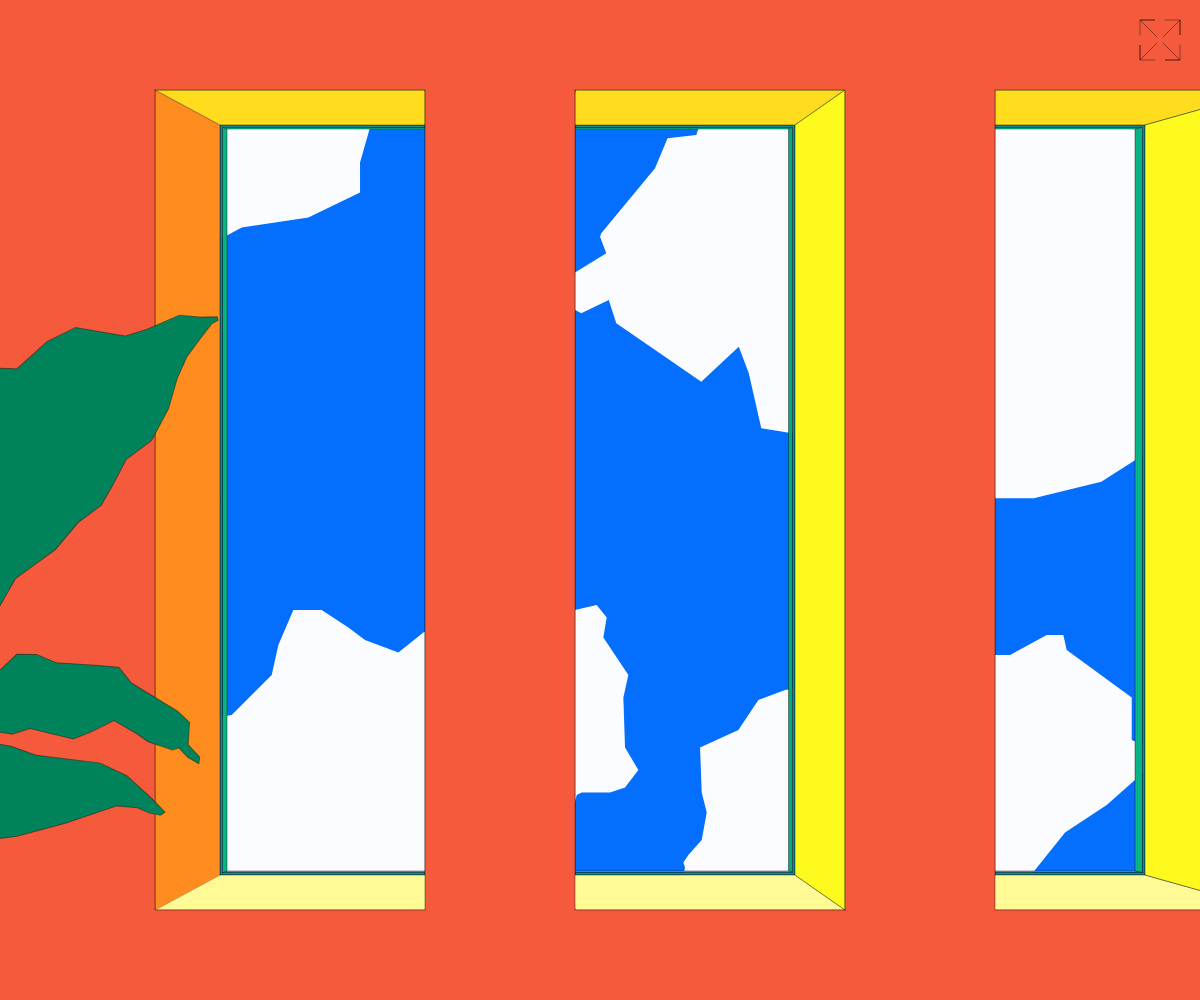
Frame 1 (no input)
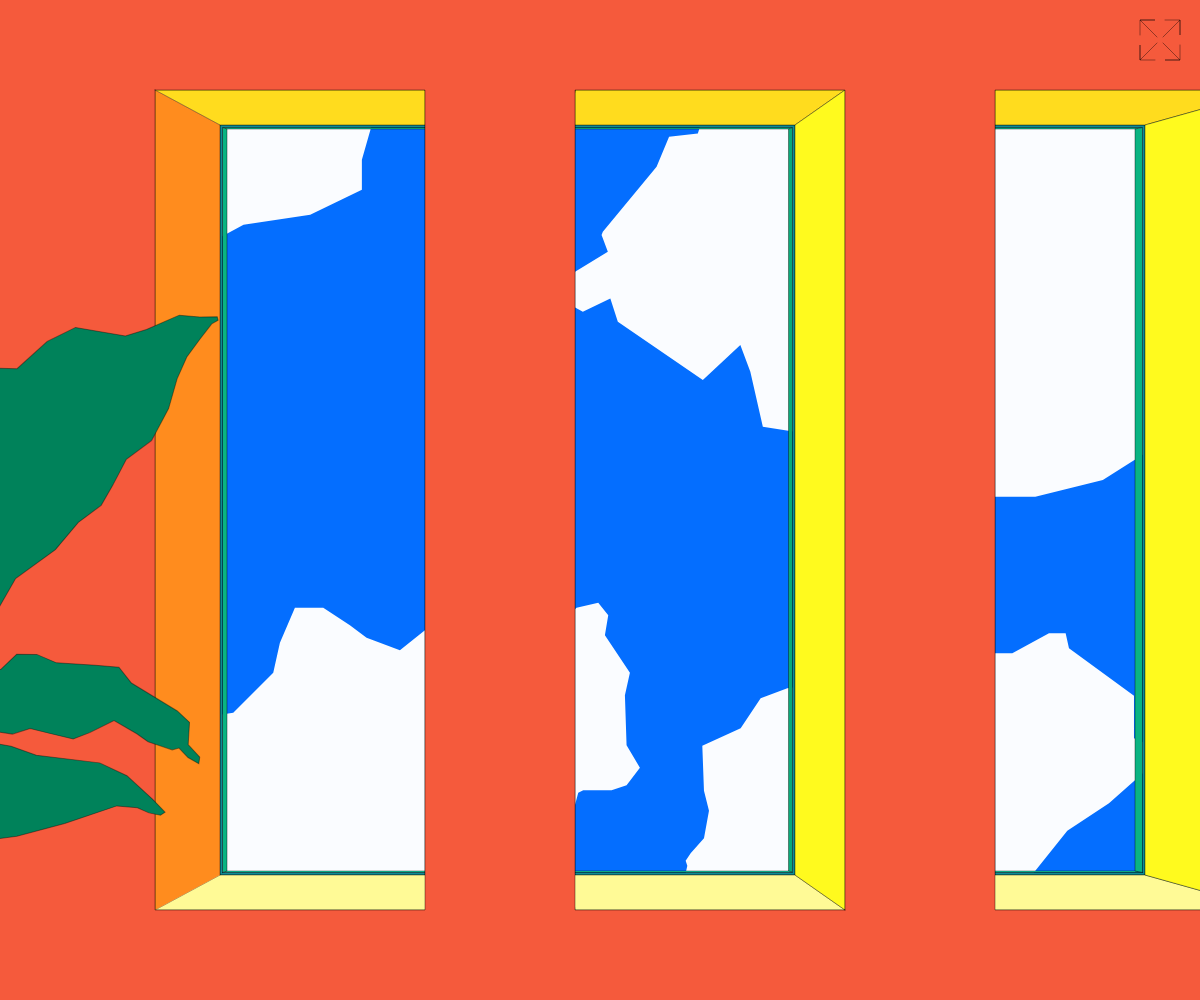
Frame 60 (no input)
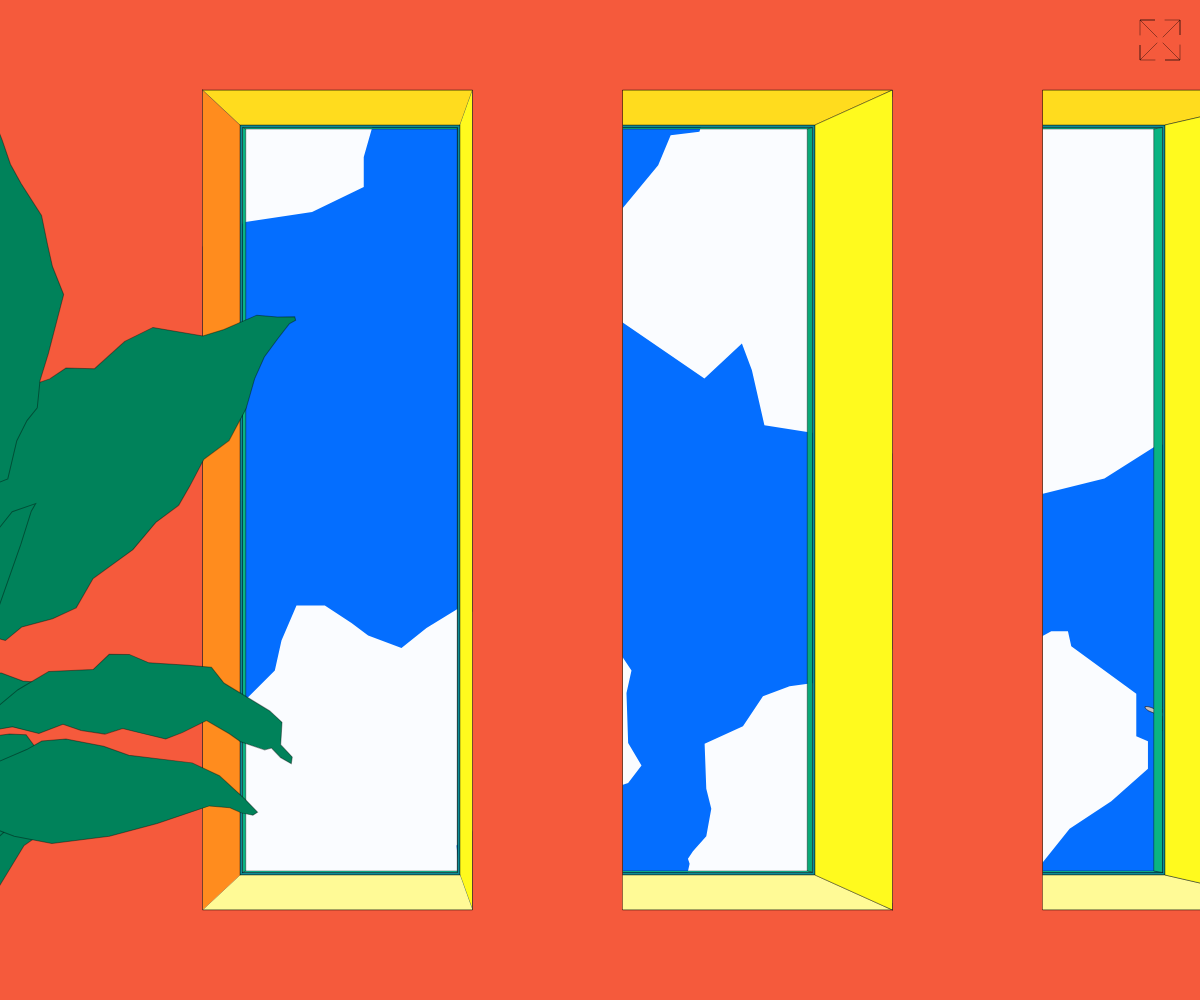
Frame 120 (the mouse pressed at the canvas centre since frame 60)

The p5.js sketch that drew these frames (run headless with seeded random() and noise() and a simulated clock; from frame 60 on, the mouse is pressed at the canvas centre):

// p5.js sketch
// ── sketch.js
//Colours
let lineColour = ([0, 100]);
let buttonColour = ([0, 100]);

let sky = ([4, 110, 255]);
let leaf = ([0,130,90]);
let leaf2 = ([60,190,130]);
let leaf3 = ([60,220,150]);


let tr = 255;

let wallColour = ([245, 90, 60, tr]);

let wallSideTopColour = ([255, 220, 30, tr]);
let wallSideRightColour = ([255, 250, 30, tr]);
let wallSideBottomColour = ([255, 250, 150, tr]);
let wallSideLeftColour = ([255, 140, 30, tr]);

let frontWindowSurroundColour = ([15, 140, 150]);
let frontWindowEdgeColourTop = ([10, 190, 140]);
let frontWindowEdgeColourRight = ([10, 170, 120]);
let frontWindowEdgeColourBottom = ([20, 210, 160]);
let frontWindowEdgeColourLeft = ([10, 180, 130]);

let frontWindowBackColour = ([5, 120, 110]);
let frontWindowTopColour = ([225, 235, 10]);
let frontWindowBottomColour = ([212, 222, 5]);

let frontWindowHighlightColourR;
let frontWindowHighlightColourG;
let frontWindowHighlightColourB;

let pBC = ([200, 200, 200]);
let pWC = ([200, 0, 0]);
let pJC = ([200, 200, 200]);
//transparency layer
let pBC2 = ([200, 0, 0,10]);
let pWC2 = ([200, 0, 0,10]);
let pJC2 = ([200, 0, 0,10]);

//Width Centre variable
let hc;
let wc;
let sc;
let scale;
let xscaler;
let yscaler;

let movex = 0;

let cld1 = 0;
let cld2 = 0;
let cld3 = 0;
let cld4 = 0;

let plane = 0;
let plane2 = 0;

let pScale;

let pX = -120;
let pY = -40;

let HleafTrack = 0;
let MleafTrack = 0;
let LleafTrack = 0;
let BleafTrack = 0;

let showleaf;


function setup() {
  createCanvas(windowWidth, windowHeight);
  hc = height / 2;
  wc = width / 2;
  //Smaller dimension
  if (wc < hc) {
    sc = wc;
  } else if (hc < wc) {
    sc = hc;
  } else {
    sc = hc;
  }
  scale = sc / 100
  xscaler = 1;
  yscaler = 1;

  noCursor();
}

function windowResized() {
  resizeCanvas(windowWidth, windowHeight);
  hc = height / 2;
  wc = width / 2;
  //Smaller dimension
  if (wc < hc) {
    sc = wc
  } else if (hc < wc) {
    sc = hc
  } else {
    sc = hc
  }
  scale = sc / 100
}

function draw() {
  background(sky);
  stroke(lineColour);
  strokeWeight(scale / 5);

  cld1 = cld1 + scale/190;
  cld2 = cld2 + scale/160;
  cld3 = cld3 + scale/130;
  cld4 = cld4 + scale/110;

  //y
  plane = plane + scale/25;
  //x
  plane2 = plane2 + scale/10;

  pScale = 60;

  //a
  {
    //Scale a
    let a_sx = scale * xscaler;
    let a_sy = scale * yscaler;

    //Position a
    let as_px = (scale*movex) + map(mouseX, 0, width, (scale*1), -(scale*18), true);
    let as_py = 0;

    //Points >> + or - ((value * scaler) + positioner)
    //TL
    a1x = wc - ((88 * a_sx) + as_px);
    a1y = hc - ((82 * a_sy) + as_py);
    //TR
    a2x = wc - ((34 * a_sx) + as_px);
    a2y = hc - ((82 * a_sy) + as_py);
    //BR
    a3x = wc - ((34 * a_sx) + as_px);
    a3y = hc + ((82 * a_sy) + as_py);
    //BL
    a4x = wc - ((88 * a_sx) + as_px);
    a4y = hc + ((82 * a_sy) + as_py);

    a5x = wc + ((50 * a_sx) - as_px);
    a5y = hc - ((82 * a_sy) + as_py);

    a6x = wc - ((4 * a_sx) + as_px);
    a6y = hc - ((82 * a_sy) + as_py);

    a7x = wc - ((4 * a_sx) + as_px);
    a7y = hc + ((82 * a_sy) + as_py);

    a8x = wc + ((50 * a_sx) - as_px);
    a8y = hc + ((82 * a_sy) + as_py);

    a9x = wc + ((135 * a_sx) - as_px);
    a9y = hc - ((82 * a_sy) + as_py);

    a10x = wc + ((80 * a_sx) - as_px);
    a10y = hc - ((82 * a_sy) + as_py);

    a11x = wc + ((80 * a_sx) - as_px);
    a11y = hc + ((82 * a_sy) + as_py);

    a12x = wc + ((135 * a_sx) - as_px);
    a12y = hc + ((82 * a_sy) + as_py);
  }
  //b
  {
    //Scale b
    let b_sx = scale * xscaler;
    let b_sy = scale * yscaler;

    //Position b
    let b_px = (scale*movex) + map(mouseX, 0, width, (scale*1), -(scale*7), true);
    let b_py = 0;

    //Points >> + or - ((value * scaler) + positioner)
    b1x = wc - ((75 * b_sx) + b_px);
    b1y = hc - ((75 * b_sy) + b_py);

    b2x = wc - ((31 * b_sx) + b_px);
    b2y = hc - ((75 * b_sy) + b_py);

    b3x = wc - ((31 * b_sx) + b_px);
    b3y = hc + ((75 * b_sy) + b_py);

    b4x = wc - ((75 * b_sx) + b_px);
    b4y = hc + ((75 * b_sy) + b_py);

    b5x = wc - ((5 * b_sx) + b_px);
    b5y = hc - ((75 * b_sy) + b_py);

    b6x = wc + ((40 * b_sx) - b_px);
    b6y = hc - ((75 * b_sy) + b_py);

    b7x = wc + ((40 * b_sx) - b_px);
    b7y = hc + ((75 * b_sy) + b_py);

    b8x = wc - ((5 * b_sx) + b_px);
    b8y = hc + ((75 * b_sy) + b_py);

    b9x = wc + ((110 * b_sx) - b_px);
    b9y = hc - ((75 * b_sy) + b_py);

    b10x = wc + ((66 * b_sx) - b_px);
    b10y = hc - ((75 * b_sy) + b_py);

    b11x = wc + ((66 * b_sx) - b_px);
    b11y = hc + ((75 * b_sy) + b_py);

    b12x = wc + ((110 * b_sx) - b_px);
    b12y = hc + ((75 * b_sy) + b_py);
  }
  //c
  {
    //Scale c
    let c_sx = scale * xscaler;
    let c_sy = scale * yscaler;

    //Position c
    let c_px = (scale*movex) + map(mouseX, 0, width, (scale*1), -(scale*7), true);
    let c_py = 0;

    //Points >> + or - ((value * scaler) + positioner)
    c1x = wc - ((74.5 * c_sx) + c_px);
    c1y = hc - ((74.5 * c_sy) + c_py);

    c2x = wc - ((31.5 * c_sx) + c_px);
    c2y = hc - ((74.5 * c_sy) + c_py);

    c3x = wc - ((31.5 * c_sx) + c_px);
    c3y = hc + ((74.5 * c_sy) + c_py);

    c4x = wc - ((74.5 * c_sx) + c_px);
    c4y = hc + ((74.5 * c_sy) + c_py);

    c5x = wc - ((4.5 * c_sx) + c_px);
    c5y = hc - ((74.5 * c_sy) + c_py);

    c6x = wc + ((39.5 * c_sx) - c_px);
    c6y = hc - ((74.5 * c_sy) + c_py);

    c7x = wc + ((39.5 * c_sx) - c_px);
    c7y = hc + ((74.5 * c_sy) + c_py);

    c8x = wc - ((4.5 * c_sx) + c_px);
    c8y = hc + ((74.5 * c_sy) + c_py);

    c9x = wc + ((109.5 * c_sx) - c_px);
    c9y = hc - ((74.5 * c_sy) + c_py);

    c10x = wc + ((66.5 * c_sx) - c_px);
    c10y = hc - ((74.5 * c_sy) + c_py);

    c11x = wc + ((66.5 * c_sx) - c_px);
    c11y = hc + ((74.5 * c_sy) + c_py);

    c12x = wc + ((109.5 * c_sx) - c_px);
    c12y = hc + ((74.5 * c_sy) + c_py);
  }
  //d
  {
    //Scale d
    let d_sx = scale * xscaler;
    let d_sy = scale * yscaler;

    //Position d
    let d_px = (scale*movex) + map(mouseX, 0, width, (scale*1), -(scale*6.5), true);
    let d_py = 0;

    //Points >> + or - ((value * scaler) + positioner)
    d1x = wc - ((73.6 * d_sx) + d_px);
    d1y = hc - ((74.2 * d_sy) + d_py);

    d2x = wc - ((31.3 * d_sx) + d_px);
    d2y = hc - ((74.2 * d_sy) + d_py);

    d3x = wc - ((31.3 * d_sx) + d_px);
    d3y = hc + ((74.2 * d_sy) + d_py);

    d4x = wc - ((73.6 * d_sx) + d_px);
    d4y = hc + ((74.2 * d_sy) + d_py);

    d5x = wc - ((5 * d_sx) + d_px);
    d5y = hc - ((74.2 * d_sy) + d_py);

    d6x = wc + ((38.7 * d_sx) - d_px);
    d6y = hc - ((74.2 * d_sy) + d_py);

    d7x = wc + ((38.7 * d_sx) - d_px);
    d7y = hc + ((74.2 * d_sy) + d_py);

    d8x = wc - ((5 * d_sx) + d_px);
    d8y = hc + ((74.2 * d_sy) + d_py);

    d9x = wc + ((108 * d_sx) - d_px);
    d9y = hc - ((74.2 * d_sy) + d_py);

    d10x = wc + ((65.3 * d_sx) - d_px);
    d10y = hc - ((74.2 * d_sy) + d_py);

    d11x = wc + ((65.3 * d_sx) - d_px);
    d11y = hc + ((74.2 * d_sy) + d_py);

    d12x = wc + ((108 * d_sx) - d_px);
    d12y = hc + ((74.2 * d_sy) + d_py);
  }
  //e
  {
    //Scale e
    let e_sx = scale * xscaler;
    let e_sy = scale * yscaler;

    //Position e
    let e_px = 0;
    let e_py = 0;

    //Points >> + or - ((value * scaler) + positioner)
    e1x = wc - ((10000 * e_sx) + e_px);
    e1y = hc - ((10000 * e_sy) + e_py);

    e2x = wc + ((10000 * e_sx) + e_px);
    e2y = hc - ((10000 * e_sy) + e_py);

    e3x = wc + ((10000 * e_sx) + e_px);
    e3y = hc + ((10000 * e_sy) + e_py);

    e4x = wc - ((10000 * e_sx) + e_px);
    e4y = hc + ((10000 * e_sy) + e_py);
  }
  //f
  {
    //Scale f
    let f_sx = scale * xscaler;
    let f_sy = scale * yscaler;

    //Position f
    let f_px = 0;
    let f_py = 0;

    //Points >> + or - ((value * scaler) + positioner)
    f1x = wc - ((300 * f_sx) + f_px);
    f1y = hc - ((200 * f_sy) + f_py);

    f2x = wc + ((300 * f_sx) + f_px);
    f2y = hc - ((200 * f_sy) + f_py);

    f3x = wc + ((300 * f_sx) + f_px);
    f3y = hc + ((200 * f_sy) + f_py);

    f4x = wc - ((300 * f_sx) + f_px);
    f4y = hc + ((200 * f_sy) + f_py);
  }

  //PLANE and CLOUDS
  {
stroke(lineColour);
//PTW
{
fill(pWC);
let PTW_x = -scale*pX - plane2;
let PTW_y = -scale*pY - plane;
let PTW_xScale = scale/pScale;
let PTW_yScale = scale/pScale;
beginShape();
vertex(wc+(PTW_xScale*218)+PTW_x,hc+(PTW_yScale*415)+PTW_y);
vertex(wc+(PTW_xScale*228)+PTW_x,hc+(PTW_yScale*415)+PTW_y);
vertex(wc+(PTW_xScale*378)+PTW_x,hc+(PTW_yScale*303)+PTW_y);
vertex(wc+(PTW_xScale*379)+PTW_x,hc+(PTW_yScale*302)+PTW_y);
vertex(wc+(PTW_xScale*388)+PTW_x,hc+(PTW_yScale*301)+PTW_y);
vertex(wc+(PTW_xScale*413)+PTW_x,hc+(PTW_yScale*303)+PTW_y);
vertex(wc+(PTW_xScale*353)+PTW_x,hc+(PTW_yScale*366)+PTW_y);
vertex(wc+(PTW_xScale*361)+PTW_x,hc+(PTW_yScale*371)+PTW_y);
vertex(wc+(PTW_xScale*331)+PTW_x,hc+(PTW_yScale*408)+PTW_y);
vertex(wc+(PTW_xScale*326)+PTW_x,hc+(PTW_yScale*403)+PTW_y);
vertex(wc+(PTW_xScale*319)+PTW_x,hc+(PTW_yScale*410)+PTW_y);
vertex(wc+(PTW_xScale*324)+PTW_x,hc+(PTW_yScale*415)+PTW_y);
vertex(wc+(PTW_xScale*298)+PTW_x,hc+(PTW_yScale*448)+PTW_y);
vertex(wc+(PTW_xScale*220)+PTW_x,hc+(PTW_yScale*421)+PTW_y);
vertex(wc+(PTW_xScale*218)+PTW_x,hc+(PTW_yScale*417)+PTW_y);
endShape(CLOSE);
//ENDPTW
}
//PBW
{
fill(pWC);
let PBW_x = -scale*pX - plane2;
let PBW_y = -scale*pY - plane;
let PBW_xScale = scale/pScale;
let PBW_yScale = scale/pScale;
beginShape();
vertex(wc+(PBW_xScale*202)+PBW_x,hc+(PBW_yScale*459)+PBW_y);
vertex(wc+(PBW_xScale*206)+PBW_x,hc+(PBW_yScale*465)+PBW_y);
vertex(wc+(PBW_xScale*259)+PBW_x,hc+(PBW_yScale*647)+PBW_y);
vertex(wc+(PBW_xScale*262)+PBW_x,hc+(PBW_yScale*651)+PBW_y);
vertex(wc+(PBW_xScale*287)+PBW_x,hc+(PBW_yScale*664)+PBW_y);
vertex(wc+(PBW_xScale*277)+PBW_x,hc+(PBW_yScale*584)+PBW_y);
vertex(wc+(PBW_xScale*283)+PBW_x,hc+(PBW_yScale*586)+PBW_y);
vertex(wc+(PBW_xScale*276)+PBW_x,hc+(PBW_yScale*535)+PBW_y);
vertex(wc+(PBW_xScale*270)+PBW_x,hc+(PBW_yScale*535)+PBW_y);
vertex(wc+(PBW_xScale*270)+PBW_x,hc+(PBW_yScale*526)+PBW_y);
vertex(wc+(PBW_xScale*276)+PBW_x,hc+(PBW_yScale*526)+PBW_y);
vertex(wc+(PBW_xScale*283)+PBW_x,hc+(PBW_yScale*493)+PBW_y);
vertex(wc+(PBW_xScale*279)+PBW_x,hc+(PBW_yScale*485)+PBW_y);
vertex(wc+(PBW_xScale*206)+PBW_x,hc+(PBW_yScale*453)+PBW_y);
vertex(wc+(PBW_xScale*202)+PBW_x,hc+(PBW_yScale*458)+PBW_y);
endShape(CLOSE);
//ENDPBW
}
//PT
{
fill(pWC);
let PT_x = -scale*pX - plane2;
let PT_y = -scale*pY - plane;
let PT_xScale = scale/pScale;
let PT_yScale = scale/pScale;
beginShape();
vertex(wc+(PT_xScale*412)+PT_x,hc+(PT_yScale*535)+PT_y);
vertex(wc+(PT_xScale*421)+PT_x,hc+(PT_yScale*542)+PT_y);
vertex(wc+(PT_xScale*423)+PT_x,hc+(PT_yScale*544)+PT_y);
vertex(wc+(PT_xScale*434)+PT_x,hc+(PT_yScale*582)+PT_y);
vertex(wc+(PT_xScale*440)+PT_x,hc+(PT_yScale*594)+PT_y);
vertex(wc+(PT_xScale*452)+PT_x,hc+(PT_yScale*601)+PT_y);
vertex(wc+(PT_xScale*465)+PT_x,hc+(PT_yScale*539)+PT_y);
vertex(wc+(PT_xScale*505)+PT_x,hc+(PT_yScale*492)+PT_y);
vertex(wc+(PT_xScale*493)+PT_x,hc+(PT_yScale*486)+PT_y);
vertex(wc+(PT_xScale*483)+PT_x,hc+(PT_yScale*487)+PT_y);
vertex(wc+(PT_xScale*440)+PT_x,hc+(PT_yScale*509)+PT_y);
vertex(wc+(PT_xScale*427)+PT_x,hc+(PT_yScale*507)+PT_y);
vertex(wc+(PT_xScale*435)+PT_x,hc+(PT_yScale*527)+PT_y);
endShape(CLOSE);
//ENDPT
}
//PBod
{
fill(pBC);
let PBod_x = -scale*pX - plane2;
let PBod_y = -scale*pY - plane;
let PBod_xScale = scale/pScale;
let PBod_yScale = scale/pScale;
beginShape();
vertex(wc+(PBod_xScale*453)+PBod_x,hc+(PBod_yScale*525)+PBod_y);
vertex(wc+(PBod_xScale*440)+PBod_x,hc+(PBod_yScale*515)+PBod_y);
vertex(wc+(PBod_xScale*419)+PBod_x,hc+(PBod_yScale*502)+PBod_y);
vertex(wc+(PBod_xScale*400)+PBod_x,hc+(PBod_yScale*491)+PBod_y);
vertex(wc+(PBod_xScale*333)+PBod_x,hc+(PBod_yScale*458)+PBod_y);
vertex(wc+(PBod_xScale*133)+PBod_x,hc+(PBod_yScale*378)+PBod_y);
vertex(wc+(PBod_xScale*108)+PBod_x,hc+(PBod_yScale*370)+PBod_y);
vertex(wc+(PBod_xScale*85)+PBod_x,hc+(PBod_yScale*366)+PBod_y);
vertex(wc+(PBod_xScale*72)+PBod_x,hc+(PBod_yScale*366)+PBod_y);
vertex(wc+(PBod_xScale*62)+PBod_x,hc+(PBod_yScale*368)+PBod_y);
  vertex(wc+(PBod_xScale*60)+PBod_x,hc+(PBod_yScale*371)+PBod_y);
vertex(wc+(PBod_xScale*61)+PBod_x,hc+(PBod_yScale*376)+PBod_y);
vertex(wc+(PBod_xScale*65)+PBod_x,hc+(PBod_yScale*386)+PBod_y);
vertex(wc+(PBod_xScale*85)+PBod_x,hc+(PBod_yScale*407)+PBod_y);
vertex(wc+(PBod_xScale*89)+PBod_x,hc+(PBod_yScale*410)+PBod_y);
vertex(wc+(PBod_xScale*98)+PBod_x,hc+(PBod_yScale*415)+PBod_y);
vertex(wc+(PBod_xScale*107)+PBod_x,hc+(PBod_yScale*420)+PBod_y);
vertex(wc+(PBod_xScale*315)+PBod_x,hc+(PBod_yScale*506)+PBod_y);
vertex(wc+(PBod_xScale*397)+PBod_x,hc+(PBod_yScale*532)+PBod_y);
vertex(wc+(PBod_xScale*457)+PBod_x,hc+(PBod_yScale*543)+PBod_y);
vertex(wc+(PBod_xScale*472)+PBod_x,hc+(PBod_yScale*544)+PBod_y);
vertex(wc+(PBod_xScale*456)+PBod_x,hc+(PBod_yScale*527)+PBod_y);
endShape(CLOSE);
//ENDPBod
}
//JT
{
fill(pJC);
let JT_x = -scale*pX - plane2;
let JT_y = -scale*pY - plane;
let JT_xScale = scale/pScale;
let JT_yScale = scale/pScale;
beginShape();
vertex(wc+(JT_xScale*252)+JT_x,hc+(JT_yScale*533)+JT_y);
vertex(wc+(JT_xScale*235)+JT_x,hc+(JT_yScale*518)+JT_y);
vertex(wc+(JT_xScale*223)+JT_x,hc+(JT_yScale*509)+JT_y);
vertex(wc+(JT_xScale*200)+JT_x,hc+(JT_yScale*500)+JT_y);
vertex(wc+(JT_xScale*195)+JT_x,hc+(JT_yScale*499)+JT_y);
vertex(wc+(JT_xScale*189)+JT_x,hc+(JT_yScale*505)+JT_y);
vertex(wc+(JT_xScale*186)+JT_x,hc+(JT_yScale*512)+JT_y);
vertex(wc+(JT_xScale*185)+JT_x,hc+(JT_yScale*518)+JT_y);
vertex(wc+(JT_xScale*187)+JT_x,hc+(JT_yScale*520)+JT_y);
vertex(wc+(JT_xScale*192)+JT_x,hc+(JT_yScale*524)+JT_y);
vertex(wc+(JT_xScale*201)+JT_x,hc+(JT_yScale*527)+JT_y);
vertex(wc+(JT_xScale*224)+JT_x,hc+(JT_yScale*532)+JT_y);
vertex(wc+(JT_xScale*251)+JT_x,hc+(JT_yScale*533)+JT_y);
endShape(CLOSE);
//ENDJT
}
//JT2
{
fill(pJC);
let JT2_x = -scale*pX - plane2;
let JT2_y = -scale*pY - plane;
let JT2_xScale = scale/pScale;
let JT2_yScale = scale/pScale;
beginShape();
vertex(wc+(JT2_xScale*299)+JT2_x,hc+(JT2_yScale*400)+JT2_y);
vertex(wc+(JT2_xScale*283)+JT2_x,hc+(JT2_yScale*383)+JT2_y);
vertex(wc+(JT2_xScale*271)+JT2_x,hc+(JT2_yScale*373)+JT2_y);
vertex(wc+(JT2_xScale*259)+JT2_x,hc+(JT2_yScale*367)+JT2_y);
vertex(wc+(JT2_xScale*249)+JT2_x,hc+(JT2_yScale*362)+JT2_y);
vertex(wc+(JT2_xScale*241)+JT2_x,hc+(JT2_yScale*368)+JT2_y);
vertex(wc+(JT2_xScale*235)+JT2_x,hc+(JT2_yScale*377)+JT2_y);
vertex(wc+(JT2_xScale*237)+JT2_x,hc+(JT2_yScale*386)+JT2_y);
vertex(wc+(JT2_xScale*249)+JT2_x,hc+(JT2_yScale*390)+JT2_y);
vertex(wc+(JT2_xScale*269)+JT2_x,hc+(JT2_yScale*397)+JT2_y);
vertex(wc+(JT2_xScale*290)+JT2_x,hc+(JT2_yScale*399)+JT2_y);
vertex(wc+(JT2_xScale*298)+JT2_x,hc+(JT2_yScale*400)+JT2_y);
endShape(CLOSE);
//ENDJT2
}

//Cloud
{
noStroke();
fill(255,250);
let Cloud_x = -scale*30 + cld1;
let Cloud_y = -scale*180 - cld1;
let Cloud_xScale = scale/4;
let Cloud_yScale = scale/3;
beginShape();
vertex(wc+(Cloud_xScale*121)+Cloud_x,hc+(Cloud_yScale*380)+Cloud_y);
vertex(wc+(Cloud_xScale*164)+Cloud_x,hc+(Cloud_yScale*341)+Cloud_y);
vertex(wc+(Cloud_xScale*174)+Cloud_x,hc+(Cloud_yScale*323)+Cloud_y);
vertex(wc+(Cloud_xScale*197)+Cloud_x,hc+(Cloud_yScale*321)+Cloud_y);
vertex(wc+(Cloud_xScale*205)+Cloud_x,hc+(Cloud_yScale*302)+Cloud_y);
vertex(wc+(Cloud_xScale*235)+Cloud_x,hc+(Cloud_yScale*278)+Cloud_y);
vertex(wc+(Cloud_xScale*268)+Cloud_x,hc+(Cloud_yScale*281)+Cloud_y);
vertex(wc+(Cloud_xScale*368)+Cloud_x,hc+(Cloud_yScale*304)+Cloud_y);
vertex(wc+(Cloud_xScale*390)+Cloud_x,hc+(Cloud_yScale*299)+Cloud_y);
vertex(wc+(Cloud_xScale*422)+Cloud_x,hc+(Cloud_yScale*286)+Cloud_y);
vertex(wc+(Cloud_xScale*501)+Cloud_x,hc+(Cloud_yScale*303)+Cloud_y);
vertex(wc+(Cloud_xScale*548)+Cloud_x,hc+(Cloud_yScale*312)+Cloud_y);
vertex(wc+(Cloud_xScale*640)+Cloud_x,hc+(Cloud_yScale*343)+Cloud_y);
vertex(wc+(Cloud_xScale*676)+Cloud_x,hc+(Cloud_yScale*339)+Cloud_y);
vertex(wc+(Cloud_xScale*688)+Cloud_x,hc+(Cloud_yScale*360)+Cloud_y);
vertex(wc+(Cloud_xScale*698)+Cloud_x,hc+(Cloud_yScale*378)+Cloud_y);
vertex(wc+(Cloud_xScale*737)+Cloud_x,hc+(Cloud_yScale*377)+Cloud_y);
vertex(wc+(Cloud_xScale*741)+Cloud_x,hc+(Cloud_yScale*397)+Cloud_y);
vertex(wc+(Cloud_xScale*769)+Cloud_x,hc+(Cloud_yScale*409)+Cloud_y);
vertex(wc+(Cloud_xScale*785)+Cloud_x,hc+(Cloud_yScale*418)+Cloud_y);
vertex(wc+(Cloud_xScale*758)+Cloud_x,hc+(Cloud_yScale*450)+Cloud_y);
vertex(wc+(Cloud_xScale*717)+Cloud_x,hc+(Cloud_yScale*462)+Cloud_y);
vertex(wc+(Cloud_xScale*688)+Cloud_x,hc+(Cloud_yScale*464)+Cloud_y);
vertex(wc+(Cloud_xScale*656)+Cloud_x,hc+(Cloud_yScale*495)+Cloud_y);
vertex(wc+(Cloud_xScale*625)+Cloud_x,hc+(Cloud_yScale*504)+Cloud_y);
vertex(wc+(Cloud_xScale*563)+Cloud_x,hc+(Cloud_yScale*509)+Cloud_y);
vertex(wc+(Cloud_xScale*521)+Cloud_x,hc+(Cloud_yScale*529)+Cloud_y);
vertex(wc+(Cloud_xScale*467)+Cloud_x,hc+(Cloud_yScale*539)+Cloud_y);
vertex(wc+(Cloud_xScale*404)+Cloud_x,hc+(Cloud_yScale*539)+Cloud_y);
vertex(wc+(Cloud_xScale*387)+Cloud_x,hc+(Cloud_yScale*544)+Cloud_y);
vertex(wc+(Cloud_xScale*366)+Cloud_x,hc+(Cloud_yScale*532)+Cloud_y);
vertex(wc+(Cloud_xScale*358)+Cloud_x,hc+(Cloud_yScale*517)+Cloud_y);
vertex(wc+(Cloud_xScale*341)+Cloud_x,hc+(Cloud_yScale*509)+Cloud_y);
vertex(wc+(Cloud_xScale*333)+Cloud_x,hc+(Cloud_yScale*518)+Cloud_y);
vertex(wc+(Cloud_xScale*325)+Cloud_x,hc+(Cloud_yScale*521)+Cloud_y);
vertex(wc+(Cloud_xScale*310)+Cloud_x,hc+(Cloud_yScale*511)+Cloud_y);
vertex(wc+(Cloud_xScale*291)+Cloud_x,hc+(Cloud_yScale*502)+Cloud_y);
vertex(wc+(Cloud_xScale*249)+Cloud_x,hc+(Cloud_yScale*497)+Cloud_y);
vertex(wc+(Cloud_xScale*239)+Cloud_x,hc+(Cloud_yScale*464)+Cloud_y);
vertex(wc+(Cloud_xScale*231)+Cloud_x,hc+(Cloud_yScale*448)+Cloud_y);
vertex(wc+(Cloud_xScale*201)+Cloud_x,hc+(Cloud_yScale*469)+Cloud_y);
vertex(wc+(Cloud_xScale*133)+Cloud_x,hc+(Cloud_yScale*434)+Cloud_y);
vertex(wc+(Cloud_xScale*127)+Cloud_x,hc+(Cloud_yScale*420)+Cloud_y);
vertex(wc+(Cloud_xScale*105)+Cloud_x,hc+(Cloud_yScale*428)+Cloud_y);
vertex(wc+(Cloud_xScale*88)+Cloud_x,hc+(Cloud_yScale*421)+Cloud_y);
vertex(wc+(Cloud_xScale*88)+Cloud_x,hc+(Cloud_yScale*409)+Cloud_y);
vertex(wc+(Cloud_xScale*125)+Cloud_x,hc+(Cloud_yScale*392)+Cloud_y);
vertex(wc+(Cloud_xScale*120)+Cloud_x,hc+(Cloud_yScale*382)+Cloud_y);
endShape(CLOSE);
//ENDCloud
}
//Cloud1
{
noStroke();
fill(255,250);
let Cloud1_x = -scale*120 + cld1;
let Cloud1_y = -scale*190 - cld3;
let Cloud1_xScale = scale/3;
let Cloud1_yScale = scale/2;
beginShape();
vertex(wc+(Cloud1_xScale*61)+Cloud1_x,hc+(Cloud1_yScale*542)+Cloud1_y);
vertex(wc+(Cloud1_xScale*65)+Cloud1_x,hc+(Cloud1_yScale*541)+Cloud1_y);
vertex(wc+(Cloud1_xScale*76)+Cloud1_x,hc+(Cloud1_yScale*536)+Cloud1_y);
vertex(wc+(Cloud1_xScale*77)+Cloud1_x,hc+(Cloud1_yScale*529)+Cloud1_y);
vertex(wc+(Cloud1_xScale*74)+Cloud1_x,hc+(Cloud1_yScale*513)+Cloud1_y);
vertex(wc+(Cloud1_xScale*74)+Cloud1_x,hc+(Cloud1_yScale*500)+Cloud1_y);
vertex(wc+(Cloud1_xScale*81)+Cloud1_x,hc+(Cloud1_yScale*498)+Cloud1_y);
vertex(wc+(Cloud1_xScale*85)+Cloud1_x,hc+(Cloud1_yScale*501)+Cloud1_y);
vertex(wc+(Cloud1_xScale*90)+Cloud1_x,hc+(Cloud1_yScale*499)+Cloud1_y);
vertex(wc+(Cloud1_xScale*88)+Cloud1_x,hc+(Cloud1_yScale*498)+Cloud1_y);
vertex(wc+(Cloud1_xScale*93)+Cloud1_x,hc+(Cloud1_yScale*494)+Cloud1_y);
vertex(wc+(Cloud1_xScale*120)+Cloud1_x,hc+(Cloud1_yScale*493)+Cloud1_y);
vertex(wc+(Cloud1_xScale*121)+Cloud1_x,hc+(Cloud1_yScale*482)+Cloud1_y);
vertex(wc+(Cloud1_xScale*122)+Cloud1_x,hc+(Cloud1_yScale*474)+Cloud1_y);
vertex(wc+(Cloud1_xScale*129)+Cloud1_x,hc+(Cloud1_yScale*467)+Cloud1_y);
vertex(wc+(Cloud1_xScale*139)+Cloud1_x,hc+(Cloud1_yScale*466)+Cloud1_y);
vertex(wc+(Cloud1_xScale*163)+Cloud1_x,hc+(Cloud1_yScale*450)+Cloud1_y);
vertex(wc+(Cloud1_xScale*167)+Cloud1_x,hc+(Cloud1_yScale*438)+Cloud1_y);
vertex(wc+(Cloud1_xScale*176)+Cloud1_x,hc+(Cloud1_yScale*424)+Cloud1_y);
vertex(wc+(Cloud1_xScale*193)+Cloud1_x,hc+(Cloud1_yScale*424)+Cloud1_y);
vertex(wc+(Cloud1_xScale*209)+Cloud1_x,hc+(Cloud1_yScale*431)+Cloud1_y);
vertex(wc+(Cloud1_xScale*219)+Cloud1_x,hc+(Cloud1_yScale*436)+Cloud1_y);
vertex(wc+(Cloud1_xScale*239)+Cloud1_x,hc+(Cloud1_yScale*441)+Cloud1_y);
vertex(wc+(Cloud1_xScale*254)+Cloud1_x,hc+(Cloud1_yScale*433)+Cloud1_y);
vertex(wc+(Cloud1_xScale*276)+Cloud1_x,hc+(Cloud1_yScale*424)+Cloud1_y);
vertex(wc+(Cloud1_xScale*294)+Cloud1_x,hc+(Cloud1_yScale*432)+Cloud1_y);
vertex(wc+(Cloud1_xScale*319)+Cloud1_x,hc+(Cloud1_yScale*437)+Cloud1_y);
vertex(wc+(Cloud1_xScale*329)+Cloud1_x,hc+(Cloud1_yScale*428)+Cloud1_y);
vertex(wc+(Cloud1_xScale*330)+Cloud1_x,hc+(Cloud1_yScale*427)+Cloud1_y);
vertex(wc+(Cloud1_xScale*332)+Cloud1_x,hc+(Cloud1_yScale*428)+Cloud1_y);
vertex(wc+(Cloud1_xScale*337)+Cloud1_x,hc+(Cloud1_yScale*429)+Cloud1_y);
vertex(wc+(Cloud1_xScale*345)+Cloud1_x,hc+(Cloud1_yScale*424)+Cloud1_y);
vertex(wc+(Cloud1_xScale*358)+Cloud1_x,hc+(Cloud1_yScale*422)+Cloud1_y);
vertex(wc+(Cloud1_xScale*364)+Cloud1_x,hc+(Cloud1_yScale*427)+Cloud1_y);
vertex(wc+(Cloud1_xScale*362)+Cloud1_x,hc+(Cloud1_yScale*435)+Cloud1_y);
vertex(wc+(Cloud1_xScale*377)+Cloud1_x,hc+(Cloud1_yScale*450)+Cloud1_y);
vertex(wc+(Cloud1_xScale*374)+Cloud1_x,hc+(Cloud1_yScale*459)+Cloud1_y);
vertex(wc+(Cloud1_xScale*375)+Cloud1_x,hc+(Cloud1_yScale*479)+Cloud1_y);
vertex(wc+(Cloud1_xScale*383)+Cloud1_x,hc+(Cloud1_yScale*488)+Cloud1_y);
vertex(wc+(Cloud1_xScale*375)+Cloud1_x,hc+(Cloud1_yScale*495)+Cloud1_y);
vertex(wc+(Cloud1_xScale*366)+Cloud1_x,hc+(Cloud1_yScale*497)+Cloud1_y);
vertex(wc+(Cloud1_xScale*349)+Cloud1_x,hc+(Cloud1_yScale*497)+Cloud1_y);
vertex(wc+(Cloud1_xScale*346)+Cloud1_x,hc+(Cloud1_yScale*498)+Cloud1_y);
vertex(wc+(Cloud1_xScale*344)+Cloud1_x,hc+(Cloud1_yScale*503)+Cloud1_y);
vertex(wc+(Cloud1_xScale*343)+Cloud1_x,hc+(Cloud1_yScale*508)+Cloud1_y);
vertex(wc+(Cloud1_xScale*334)+Cloud1_x,hc+(Cloud1_yScale*511)+Cloud1_y);
vertex(wc+(Cloud1_xScale*305)+Cloud1_x,hc+(Cloud1_yScale*509)+Cloud1_y);
vertex(wc+(Cloud1_xScale*298)+Cloud1_x,hc+(Cloud1_yScale*507)+Cloud1_y);
vertex(wc+(Cloud1_xScale*285)+Cloud1_x,hc+(Cloud1_yScale*506)+Cloud1_y);
vertex(wc+(Cloud1_xScale*284)+Cloud1_x,hc+(Cloud1_yScale*511)+Cloud1_y);
vertex(wc+(Cloud1_xScale*281)+Cloud1_x,hc+(Cloud1_yScale*515)+Cloud1_y);
vertex(wc+(Cloud1_xScale*272)+Cloud1_x,hc+(Cloud1_yScale*520)+Cloud1_y);
vertex(wc+(Cloud1_xScale*274)+Cloud1_x,hc+(Cloud1_yScale*533)+Cloud1_y);
vertex(wc+(Cloud1_xScale*273)+Cloud1_x,hc+(Cloud1_yScale*546)+Cloud1_y);
vertex(wc+(Cloud1_xScale*265)+Cloud1_x,hc+(Cloud1_yScale*553)+Cloud1_y);
vertex(wc+(Cloud1_xScale*260)+Cloud1_x,hc+(Cloud1_yScale*563)+Cloud1_y);
vertex(wc+(Cloud1_xScale*250)+Cloud1_x,hc+(Cloud1_yScale*572)+Cloud1_y);
vertex(wc+(Cloud1_xScale*230)+Cloud1_x,hc+(Cloud1_yScale*577)+Cloud1_y);
vertex(wc+(Cloud1_xScale*209)+Cloud1_x,hc+(Cloud1_yScale*573)+Cloud1_y);
vertex(wc+(Cloud1_xScale*197)+Cloud1_x,hc+(Cloud1_yScale*574)+Cloud1_y);
vertex(wc+(Cloud1_xScale*190)+Cloud1_x,hc+(Cloud1_yScale*579)+Cloud1_y);
vertex(wc+(Cloud1_xScale*188)+Cloud1_x,hc+(Cloud1_yScale*587)+Cloud1_y);
vertex(wc+(Cloud1_xScale*186)+Cloud1_x,hc+(Cloud1_yScale*600)+Cloud1_y);
vertex(wc+(Cloud1_xScale*179)+Cloud1_x,hc+(Cloud1_yScale*610)+Cloud1_y);
vertex(wc+(Cloud1_xScale*168)+Cloud1_x,hc+(Cloud1_yScale*617)+Cloud1_y);
vertex(wc+(Cloud1_xScale*161)+Cloud1_x,hc+(Cloud1_yScale*618)+Cloud1_y);
vertex(wc+(Cloud1_xScale*154)+Cloud1_x,hc+(Cloud1_yScale*617)+Cloud1_y);
vertex(wc+(Cloud1_xScale*142)+Cloud1_x,hc+(Cloud1_yScale*609)+Cloud1_y);
vertex(wc+(Cloud1_xScale*121)+Cloud1_x,hc+(Cloud1_yScale*597)+Cloud1_y);
vertex(wc+(Cloud1_xScale*108)+Cloud1_x,hc+(Cloud1_yScale*599)+Cloud1_y);
vertex(wc+(Cloud1_xScale*96)+Cloud1_x,hc+(Cloud1_yScale*606)+Cloud1_y);
vertex(wc+(Cloud1_xScale*86)+Cloud1_x,hc+(Cloud1_yScale*605)+Cloud1_y);
vertex(wc+(Cloud1_xScale*75)+Cloud1_x,hc+(Cloud1_yScale*597)+Cloud1_y);
vertex(wc+(Cloud1_xScale*49)+Cloud1_x,hc+(Cloud1_yScale*590)+Cloud1_y);
vertex(wc+(Cloud1_xScale*28)+Cloud1_x,hc+(Cloud1_yScale*586)+Cloud1_y);
vertex(wc+(Cloud1_xScale*20)+Cloud1_x,hc+(Cloud1_yScale*586)+Cloud1_y);
vertex(wc+(Cloud1_xScale*13)+Cloud1_x,hc+(Cloud1_yScale*579)+Cloud1_y);
vertex(wc+(Cloud1_xScale*17)+Cloud1_x,hc+(Cloud1_yScale*573)+Cloud1_y);
vertex(wc+(Cloud1_xScale*36)+Cloud1_x,hc+(Cloud1_yScale*565)+Cloud1_y);
vertex(wc+(Cloud1_xScale*38)+Cloud1_x,hc+(Cloud1_yScale*557)+Cloud1_y);
vertex(wc+(Cloud1_xScale*41)+Cloud1_x,hc+(Cloud1_yScale*546)+Cloud1_y);
vertex(wc+(Cloud1_xScale*50)+Cloud1_x,hc+(Cloud1_yScale*544)+Cloud1_y);
vertex(wc+(Cloud1_xScale*58)+Cloud1_x,hc+(Cloud1_yScale*542)+Cloud1_y);
endShape(CLOSE);
//ENDCloud1
}
//Cloud2
{
noStroke();
fill(255,250);
let Cloud2_x = -scale*110 + cld3;
let Cloud2_y = -scale*60 - cld2;
let Cloud2_xScale = scale/3;
let Cloud2_yScale = scale/2;
beginShape();
vertex(wc+(Cloud2_xScale*381)+Cloud2_x,hc+(Cloud2_yScale*267)+Cloud2_y);
vertex(wc+(Cloud2_xScale*379)+Cloud2_x,hc+(Cloud2_yScale*273)+Cloud2_y);
vertex(wc+(Cloud2_xScale*377)+Cloud2_x,hc+(Cloud2_yScale*276)+Cloud2_y);
vertex(wc+(Cloud2_xScale*373)+Cloud2_x,hc+(Cloud2_yScale*284)+Cloud2_y);
vertex(wc+(Cloud2_xScale*374)+Cloud2_x,hc+(Cloud2_yScale*298)+Cloud2_y);
vertex(wc+(Cloud2_xScale*378)+Cloud2_x,hc+(Cloud2_yScale*301)+Cloud2_y);
vertex(wc+(Cloud2_xScale*388)+Cloud2_x,hc+(Cloud2_yScale*305)+Cloud2_y);
vertex(wc+(Cloud2_xScale*395)+Cloud2_x,hc+(Cloud2_yScale*301)+Cloud2_y);
vertex(wc+(Cloud2_xScale*404)+Cloud2_x,hc+(Cloud2_yScale*301)+Cloud2_y);
vertex(wc+(Cloud2_xScale*402)+Cloud2_x,hc+(Cloud2_yScale*305)+Cloud2_y);
vertex(wc+(Cloud2_xScale*417)+Cloud2_x,hc+(Cloud2_yScale*303)+Cloud2_y);
vertex(wc+(Cloud2_xScale*424)+Cloud2_x,hc+(Cloud2_yScale*305)+Cloud2_y);
vertex(wc+(Cloud2_xScale*446)+Cloud2_x,hc+(Cloud2_yScale*299)+Cloud2_y);
vertex(wc+(Cloud2_xScale*462)+Cloud2_x,hc+(Cloud2_yScale*297)+Cloud2_y);
vertex(wc+(Cloud2_xScale*481)+Cloud2_x,hc+(Cloud2_yScale*293)+Cloud2_y);
vertex(wc+(Cloud2_xScale*500)+Cloud2_x,hc+(Cloud2_yScale*283)+Cloud2_y);
vertex(wc+(Cloud2_xScale*585)+Cloud2_x,hc+(Cloud2_yScale*273)+Cloud2_y);
vertex(wc+(Cloud2_xScale*609)+Cloud2_x,hc+(Cloud2_yScale*253)+Cloud2_y);
vertex(wc+(Cloud2_xScale*634)+Cloud2_x,hc+(Cloud2_yScale*242)+Cloud2_y);
vertex(wc+(Cloud2_xScale*656)+Cloud2_x,hc+(Cloud2_yScale*229)+Cloud2_y);
vertex(wc+(Cloud2_xScale*656)+Cloud2_x,hc+(Cloud2_yScale*218)+Cloud2_y);
vertex(wc+(Cloud2_xScale*649)+Cloud2_x,hc+(Cloud2_yScale*216)+Cloud2_y);
vertex(wc+(Cloud2_xScale*649)+Cloud2_x,hc+(Cloud2_yScale*199)+Cloud2_y);
vertex(wc+(Cloud2_xScale*610)+Cloud2_x,hc+(Cloud2_yScale*180)+Cloud2_y);
vertex(wc+(Cloud2_xScale*608)+Cloud2_x,hc+(Cloud2_yScale*174)+Cloud2_y);
vertex(wc+(Cloud2_xScale*598)+Cloud2_x,hc+(Cloud2_yScale*174)+Cloud2_y);
vertex(wc+(Cloud2_xScale*576)+Cloud2_x,hc+(Cloud2_yScale*182)+Cloud2_y);
vertex(wc+(Cloud2_xScale*556)+Cloud2_x,hc+(Cloud2_yScale*182)+Cloud2_y);
vertex(wc+(Cloud2_xScale*537)+Cloud2_x,hc+(Cloud2_yScale*183)+Cloud2_y);
vertex(wc+(Cloud2_xScale*511)+Cloud2_x,hc+(Cloud2_yScale*182)+Cloud2_y);
vertex(wc+(Cloud2_xScale*486)+Cloud2_x,hc+(Cloud2_yScale*180)+Cloud2_y);
vertex(wc+(Cloud2_xScale*474)+Cloud2_x,hc+(Cloud2_yScale*176)+Cloud2_y);
vertex(wc+(Cloud2_xScale*466)+Cloud2_x,hc+(Cloud2_yScale*178)+Cloud2_y);
vertex(wc+(Cloud2_xScale*468)+Cloud2_x,hc+(Cloud2_yScale*184)+Cloud2_y);
vertex(wc+(Cloud2_xScale*463)+Cloud2_x,hc+(Cloud2_yScale*194)+Cloud2_y);
vertex(wc+(Cloud2_xScale*441)+Cloud2_x,hc+(Cloud2_yScale*196)+Cloud2_y);
vertex(wc+(Cloud2_xScale*425)+Cloud2_x,hc+(Cloud2_yScale*200)+Cloud2_y);
vertex(wc+(Cloud2_xScale*413)+Cloud2_x,hc+(Cloud2_yScale*212)+Cloud2_y);
vertex(wc+(Cloud2_xScale*390)+Cloud2_x,hc+(Cloud2_yScale*219)+Cloud2_y);
vertex(wc+(Cloud2_xScale*391)+Cloud2_x,hc+(Cloud2_yScale*237)+Cloud2_y);
vertex(wc+(Cloud2_xScale*394)+Cloud2_x,hc+(Cloud2_yScale*245)+Cloud2_y);
vertex(wc+(Cloud2_xScale*391)+Cloud2_x,hc+(Cloud2_yScale*256)+Cloud2_y);
vertex(wc+(Cloud2_xScale*383)+Cloud2_x,hc+(Cloud2_yScale*262)+Cloud2_y);
vertex(wc+(Cloud2_xScale*380)+Cloud2_x,hc+(Cloud2_yScale*265)+Cloud2_y);
endShape(CLOSE);
//ENDCloud2
}
//Cloud3
{
noStroke();
fill(255,250);
let Cloud3_x = -scale*280 + cld2;
let Cloud3_y = -scale*274 - cld4;
let Cloud3_xScale = scale/3;
let Cloud3_yScale = scale/2;
beginShape();
vertex(wc+(Cloud3_xScale*605)+Cloud3_x,hc+(Cloud3_yScale*368)+Cloud3_y);
vertex(wc+(Cloud3_xScale*585)+Cloud3_x,hc+(Cloud3_yScale*370)+Cloud3_y);
vertex(wc+(Cloud3_xScale*581)+Cloud3_x,hc+(Cloud3_yScale*375)+Cloud3_y);
vertex(wc+(Cloud3_xScale*572)+Cloud3_x,hc+(Cloud3_yScale*384)+Cloud3_y);
vertex(wc+(Cloud3_xScale*555)+Cloud3_x,hc+(Cloud3_yScale*389)+Cloud3_y);
vertex(wc+(Cloud3_xScale*543)+Cloud3_x,hc+(Cloud3_yScale*390)+Cloud3_y);
vertex(wc+(Cloud3_xScale*525)+Cloud3_x,hc+(Cloud3_yScale*400)+Cloud3_y);
vertex(wc+(Cloud3_xScale*506)+Cloud3_x,hc+(Cloud3_yScale*412)+Cloud3_y);
vertex(wc+(Cloud3_xScale*490)+Cloud3_x,hc+(Cloud3_yScale*425)+Cloud3_y);
vertex(wc+(Cloud3_xScale*465)+Cloud3_x,hc+(Cloud3_yScale*434)+Cloud3_y);
vertex(wc+(Cloud3_xScale*439)+Cloud3_x,hc+(Cloud3_yScale*462)+Cloud3_y);
vertex(wc+(Cloud3_xScale*416)+Cloud3_x,hc+(Cloud3_yScale*477)+Cloud3_y);
vertex(wc+(Cloud3_xScale*403)+Cloud3_x,hc+(Cloud3_yScale*503)+Cloud3_y);
vertex(wc+(Cloud3_xScale*404)+Cloud3_x,hc+(Cloud3_yScale*506)+Cloud3_y);
vertex(wc+(Cloud3_xScale*420)+Cloud3_x,hc+(Cloud3_yScale*506)+Cloud3_y);
vertex(wc+(Cloud3_xScale*443)+Cloud3_x,hc+(Cloud3_yScale*511)+Cloud3_y);
vertex(wc+(Cloud3_xScale*461)+Cloud3_x,hc+(Cloud3_yScale*512)+Cloud3_y);
vertex(wc+(Cloud3_xScale*502)+Cloud3_x,hc+(Cloud3_yScale*505)+Cloud3_y);
vertex(wc+(Cloud3_xScale*524)+Cloud3_x,hc+(Cloud3_yScale*488)+Cloud3_y);
vertex(wc+(Cloud3_xScale*538)+Cloud3_x,hc+(Cloud3_yScale*475)+Cloud3_y);
vertex(wc+(Cloud3_xScale*570)+Cloud3_x,hc+(Cloud3_yScale*471)+Cloud3_y);
vertex(wc+(Cloud3_xScale*587)+Cloud3_x,hc+(Cloud3_yScale*461)+Cloud3_y);
vertex(wc+(Cloud3_xScale*600)+Cloud3_x,hc+(Cloud3_yScale*448)+Cloud3_y);
vertex(wc+(Cloud3_xScale*625)+Cloud3_x,hc+(Cloud3_yScale*439)+Cloud3_y);
vertex(wc+(Cloud3_xScale*665)+Cloud3_x,hc+(Cloud3_yScale*435)+Cloud3_y);
vertex(wc+(Cloud3_xScale*696)+Cloud3_x,hc+(Cloud3_yScale*425)+Cloud3_y);
vertex(wc+(Cloud3_xScale*696)+Cloud3_x,hc+(Cloud3_yScale*413)+Cloud3_y);
vertex(wc+(Cloud3_xScale*705)+Cloud3_x,hc+(Cloud3_yScale*392)+Cloud3_y);
vertex(wc+(Cloud3_xScale*727)+Cloud3_x,hc+(Cloud3_yScale*376)+Cloud3_y);
vertex(wc+(Cloud3_xScale*744)+Cloud3_x,hc+(Cloud3_yScale*350)+Cloud3_y);
vertex(wc+(Cloud3_xScale*742)+Cloud3_x,hc+(Cloud3_yScale*334)+Cloud3_y);
vertex(wc+(Cloud3_xScale*732)+Cloud3_x,hc+(Cloud3_yScale*336)+Cloud3_y);
vertex(wc+(Cloud3_xScale*717)+Cloud3_x,hc+(Cloud3_yScale*337)+Cloud3_y);
vertex(wc+(Cloud3_xScale*706)+Cloud3_x,hc+(Cloud3_yScale*326)+Cloud3_y);
vertex(wc+(Cloud3_xScale*702)+Cloud3_x,hc+(Cloud3_yScale*325)+Cloud3_y);
vertex(wc+(Cloud3_xScale*688)+Cloud3_x,hc+(Cloud3_yScale*331)+Cloud3_y);
vertex(wc+(Cloud3_xScale*654)+Cloud3_x,hc+(Cloud3_yScale*344)+Cloud3_y);
vertex(wc+(Cloud3_xScale*622)+Cloud3_x,hc+(Cloud3_yScale*348)+Cloud3_y);
endShape(CLOSE);
//ENDCloud3
}
//Cloud4
{
fill(255,250);
let Cloud4_x = -scale*310 + cld4;
let Cloud4_y = -scale*230 - cld3;
let Cloud4_xScale = scale/3;
let Cloud4_yScale = scale/2;
beginShape();
vertex(wc+(Cloud4_xScale*224)+Cloud4_x,hc+(Cloud4_yScale*677)+Cloud4_y);
vertex(wc+(Cloud4_xScale*221)+Cloud4_x,hc+(Cloud4_yScale*677)+Cloud4_y);
vertex(wc+(Cloud4_xScale*198)+Cloud4_x,hc+(Cloud4_yScale*682)+Cloud4_y);
vertex(wc+(Cloud4_xScale*195)+Cloud4_x,hc+(Cloud4_yScale*689)+Cloud4_y);
vertex(wc+(Cloud4_xScale*172)+Cloud4_x,hc+(Cloud4_yScale*705)+Cloud4_y);
vertex(wc+(Cloud4_xScale*168)+Cloud4_x,hc+(Cloud4_yScale*709)+Cloud4_y);
vertex(wc+(Cloud4_xScale*190)+Cloud4_x,hc+(Cloud4_yScale*726)+Cloud4_y);
vertex(wc+(Cloud4_xScale*189)+Cloud4_x,hc+(Cloud4_yScale*735)+Cloud4_y);
vertex(wc+(Cloud4_xScale*215)+Cloud4_x,hc+(Cloud4_yScale*742)+Cloud4_y);
vertex(wc+(Cloud4_xScale*247)+Cloud4_x,hc+(Cloud4_yScale*741)+Cloud4_y);
vertex(wc+(Cloud4_xScale*308)+Cloud4_x,hc+(Cloud4_yScale*757)+Cloud4_y);
vertex(wc+(Cloud4_xScale*315)+Cloud4_x,hc+(Cloud4_yScale*750)+Cloud4_y);
vertex(wc+(Cloud4_xScale*340)+Cloud4_x,hc+(Cloud4_yScale*740)+Cloud4_y);
vertex(wc+(Cloud4_xScale*356)+Cloud4_x,hc+(Cloud4_yScale*740)+Cloud4_y);
vertex(wc+(Cloud4_xScale*372)+Cloud4_x,hc+(Cloud4_yScale*712)+Cloud4_y);
vertex(wc+(Cloud4_xScale*397)+Cloud4_x,hc+(Cloud4_yScale*710)+Cloud4_y);
vertex(wc+(Cloud4_xScale*445)+Cloud4_x,hc+(Cloud4_yScale*720)+Cloud4_y);
vertex(wc+(Cloud4_xScale*455)+Cloud4_x,hc+(Cloud4_yScale*710)+Cloud4_y);
vertex(wc+(Cloud4_xScale*472)+Cloud4_x,hc+(Cloud4_yScale*702)+Cloud4_y);
vertex(wc+(Cloud4_xScale*481)+Cloud4_x,hc+(Cloud4_yScale*686)+Cloud4_y);
vertex(wc+(Cloud4_xScale*489)+Cloud4_x,hc+(Cloud4_yScale*622)+Cloud4_y);
vertex(wc+(Cloud4_xScale*522)+Cloud4_x,hc+(Cloud4_yScale*600)+Cloud4_y);
vertex(wc+(Cloud4_xScale*565)+Cloud4_x,hc+(Cloud4_yScale*584)+Cloud4_y);
vertex(wc+(Cloud4_xScale*557)+Cloud4_x,hc+(Cloud4_yScale*568)+Cloud4_y);
vertex(wc+(Cloud4_xScale*517)+Cloud4_x,hc+(Cloud4_yScale*567)+Cloud4_y);
vertex(wc+(Cloud4_xScale*515)+Cloud4_x,hc+(Cloud4_yScale*555)+Cloud4_y);
vertex(wc+(Cloud4_xScale*519)+Cloud4_x,hc+(Cloud4_yScale*525)+Cloud4_y);
vertex(wc+(Cloud4_xScale*497)+Cloud4_x,hc+(Cloud4_yScale*517)+Cloud4_y);
vertex(wc+(Cloud4_xScale*430)+Cloud4_x,hc+(Cloud4_yScale*530)+Cloud4_y);
vertex(wc+(Cloud4_xScale*396)+Cloud4_x,hc+(Cloud4_yScale*524)+Cloud4_y);
vertex(wc+(Cloud4_xScale*308)+Cloud4_x,hc+(Cloud4_yScale*575)+Cloud4_y);
vertex(wc+(Cloud4_xScale*282)+Cloud4_x,hc+(Cloud4_yScale*581)+Cloud4_y);
vertex(wc+(Cloud4_xScale*264)+Cloud4_x,hc+(Cloud4_yScale*606)+Cloud4_y);
vertex(wc+(Cloud4_xScale*244)+Cloud4_x,hc+(Cloud4_yScale*613)+Cloud4_y);
vertex(wc+(Cloud4_xScale*236)+Cloud4_x,hc+(Cloud4_yScale*639)+Cloud4_y);
vertex(wc+(Cloud4_xScale*235)+Cloud4_x,hc+(Cloud4_yScale*648)+Cloud4_y);
endShape(CLOSE);
//ENDCloud4
}
//Cloud5
{
fill(255,250);
let Cloud5_x = -scale*110 + cld3;
let Cloud5_y = -scale*-40 - cld2;
let Cloud5_xScale = scale/3;
let Cloud5_yScale = scale/2;
beginShape();
vertex(wc+(Cloud5_xScale*131)+Cloud5_x,hc+(Cloud5_yScale*283)+Cloud5_y);
vertex(wc+(Cloud5_xScale*147)+Cloud5_x,hc+(Cloud5_yScale*294)+Cloud5_y);
vertex(wc+(Cloud5_xScale*146)+Cloud5_x,hc+(Cloud5_yScale*297)+Cloud5_y);
vertex(wc+(Cloud5_xScale*162)+Cloud5_x,hc+(Cloud5_yScale*299)+Cloud5_y);
vertex(wc+(Cloud5_xScale*170)+Cloud5_x,hc+(Cloud5_yScale*297)+Cloud5_y);
vertex(wc+(Cloud5_xScale*180)+Cloud5_x,hc+(Cloud5_yScale*304)+Cloud5_y);
vertex(wc+(Cloud5_xScale*188)+Cloud5_x,hc+(Cloud5_yScale*305)+Cloud5_y);
vertex(wc+(Cloud5_xScale*208)+Cloud5_x,hc+(Cloud5_yScale*304)+Cloud5_y);
vertex(wc+(Cloud5_xScale*219)+Cloud5_x,hc+(Cloud5_yScale*311)+Cloud5_y);
vertex(wc+(Cloud5_xScale*250)+Cloud5_x,hc+(Cloud5_yScale*308)+Cloud5_y);
vertex(wc+(Cloud5_xScale*266)+Cloud5_x,hc+(Cloud5_yScale*298)+Cloud5_y);
vertex(wc+(Cloud5_xScale*299)+Cloud5_x,hc+(Cloud5_yScale*294)+Cloud5_y);
vertex(wc+(Cloud5_xScale*313)+Cloud5_x,hc+(Cloud5_yScale*290)+Cloud5_y);
vertex(wc+(Cloud5_xScale*336)+Cloud5_x,hc+(Cloud5_yScale*266)+Cloud5_y);
vertex(wc+(Cloud5_xScale*346)+Cloud5_x,hc+(Cloud5_yScale*253)+Cloud5_y);
vertex(wc+(Cloud5_xScale*375)+Cloud5_x,hc+(Cloud5_yScale*235)+Cloud5_y);
vertex(wc+(Cloud5_xScale*376)+Cloud5_x,hc+(Cloud5_yScale*218)+Cloud5_y);
vertex(wc+(Cloud5_xScale*389)+Cloud5_x,hc+(Cloud5_yScale*187)+Cloud5_y);
vertex(wc+(Cloud5_xScale*388)+Cloud5_x,hc+(Cloud5_yScale*175)+Cloud5_y);
vertex(wc+(Cloud5_xScale*373)+Cloud5_x,hc+(Cloud5_yScale*137)+Cloud5_y);
vertex(wc+(Cloud5_xScale*349)+Cloud5_x,hc+(Cloud5_yScale*120)+Cloud5_y);
vertex(wc+(Cloud5_xScale*338)+Cloud5_x,hc+(Cloud5_yScale*86)+Cloud5_y);
vertex(wc+(Cloud5_xScale*307)+Cloud5_x,hc+(Cloud5_yScale*86)+Cloud5_y);
vertex(wc+(Cloud5_xScale*284)+Cloud5_x,hc+(Cloud5_yScale*104)+Cloud5_y);
vertex(wc+(Cloud5_xScale*230)+Cloud5_x,hc+(Cloud5_yScale*114)+Cloud5_y);
vertex(wc+(Cloud5_xScale*155)+Cloud5_x,hc+(Cloud5_yScale*152)+Cloud5_y);
vertex(wc+(Cloud5_xScale*149)+Cloud5_x,hc+(Cloud5_yScale*158)+Cloud5_y);
vertex(wc+(Cloud5_xScale*150)+Cloud5_x,hc+(Cloud5_yScale*198)+Cloud5_y);
vertex(wc+(Cloud5_xScale*140)+Cloud5_x,hc+(Cloud5_yScale*203)+Cloud5_y);
vertex(wc+(Cloud5_xScale*121)+Cloud5_x,hc+(Cloud5_yScale*218)+Cloud5_y);
vertex(wc+(Cloud5_xScale*122)+Cloud5_x,hc+(Cloud5_yScale*226)+Cloud5_y);
vertex(wc+(Cloud5_xScale*109)+Cloud5_x,hc+(Cloud5_yScale*255)+Cloud5_y);
vertex(wc+(Cloud5_xScale*118)+Cloud5_x,hc+(Cloud5_yScale*273)+Cloud5_y);
endShape(CLOSE);
//ENDCloud5
}

stroke(0,50);
//PTW
{
fill(pWC2);
let PTW_x = -scale*pX - plane2;
let PTW_y = -scale*pY - plane;
let PTW_xScale = scale/pScale;
let PTW_yScale = scale/pScale;
beginShape();
vertex(wc+(PTW_xScale*218)+PTW_x,hc+(PTW_yScale*415)+PTW_y);
vertex(wc+(PTW_xScale*228)+PTW_x,hc+(PTW_yScale*415)+PTW_y);
vertex(wc+(PTW_xScale*378)+PTW_x,hc+(PTW_yScale*303)+PTW_y);
vertex(wc+(PTW_xScale*379)+PTW_x,hc+(PTW_yScale*302)+PTW_y);
vertex(wc+(PTW_xScale*388)+PTW_x,hc+(PTW_yScale*301)+PTW_y);
vertex(wc+(PTW_xScale*413)+PTW_x,hc+(PTW_yScale*303)+PTW_y);
vertex(wc+(PTW_xScale*353)+PTW_x,hc+(PTW_yScale*366)+PTW_y);
vertex(wc+(PTW_xScale*361)+PTW_x,hc+(PTW_yScale*371)+PTW_y);
vertex(wc+(PTW_xScale*331)+PTW_x,hc+(PTW_yScale*408)+PTW_y);
vertex(wc+(PTW_xScale*326)+PTW_x,hc+(PTW_yScale*403)+PTW_y);
vertex(wc+(PTW_xScale*319)+PTW_x,hc+(PTW_yScale*410)+PTW_y);
vertex(wc+(PTW_xScale*324)+PTW_x,hc+(PTW_yScale*415)+PTW_y);
vertex(wc+(PTW_xScale*298)+PTW_x,hc+(PTW_yScale*448)+PTW_y);
vertex(wc+(PTW_xScale*220)+PTW_x,hc+(PTW_yScale*421)+PTW_y);
vertex(wc+(PTW_xScale*218)+PTW_x,hc+(PTW_yScale*417)+PTW_y);
endShape(CLOSE);
//ENDPTW
}
//PBW
{
fill(pWC2);
let PBW_x = -scale*pX - plane2;
let PBW_y = -scale*pY - plane;
let PBW_xScale = scale/pScale;
let PBW_yScale = scale/pScale;
beginShape();
vertex(wc+(PBW_xScale*202)+PBW_x,hc+(PBW_yScale*459)+PBW_y);
vertex(wc+(PBW_xScale*206)+PBW_x,hc+(PBW_yScale*465)+PBW_y);
vertex(wc+(PBW_xScale*259)+PBW_x,hc+(PBW_yScale*647)+PBW_y);
vertex(wc+(PBW_xScale*262)+PBW_x,hc+(PBW_yScale*651)+PBW_y);
vertex(wc+(PBW_xScale*287)+PBW_x,hc+(PBW_yScale*664)+PBW_y);
vertex(wc+(PBW_xScale*277)+PBW_x,hc+(PBW_yScale*584)+PBW_y);
vertex(wc+(PBW_xScale*283)+PBW_x,hc+(PBW_yScale*586)+PBW_y);
vertex(wc+(PBW_xScale*276)+PBW_x,hc+(PBW_yScale*535)+PBW_y);
vertex(wc+(PBW_xScale*270)+PBW_x,hc+(PBW_yScale*535)+PBW_y);
vertex(wc+(PBW_xScale*270)+PBW_x,hc+(PBW_yScale*526)+PBW_y);
vertex(wc+(PBW_xScale*276)+PBW_x,hc+(PBW_yScale*526)+PBW_y);
vertex(wc+(PBW_xScale*283)+PBW_x,hc+(PBW_yScale*493)+PBW_y);
vertex(wc+(PBW_xScale*279)+PBW_x,hc+(PBW_yScale*485)+PBW_y);
vertex(wc+(PBW_xScale*206)+PBW_x,hc+(PBW_yScale*453)+PBW_y);
vertex(wc+(PBW_xScale*202)+PBW_x,hc+(PBW_yScale*458)+PBW_y);
endShape(CLOSE);
//ENDPBW
}
//PT
{
fill(pWC2);
let PT_x = -scale*pX - plane2;
let PT_y = -scale*pY - plane;
let PT_xScale = scale/pScale;
let PT_yScale = scale/pScale;
beginShape();
vertex(wc+(PT_xScale*412)+PT_x,hc+(PT_yScale*535)+PT_y);
vertex(wc+(PT_xScale*421)+PT_x,hc+(PT_yScale*542)+PT_y);
vertex(wc+(PT_xScale*423)+PT_x,hc+(PT_yScale*544)+PT_y);
vertex(wc+(PT_xScale*434)+PT_x,hc+(PT_yScale*582)+PT_y);
vertex(wc+(PT_xScale*440)+PT_x,hc+(PT_yScale*594)+PT_y);
vertex(wc+(PT_xScale*452)+PT_x,hc+(PT_yScale*601)+PT_y);
vertex(wc+(PT_xScale*465)+PT_x,hc+(PT_yScale*539)+PT_y);
vertex(wc+(PT_xScale*505)+PT_x,hc+(PT_yScale*492)+PT_y);
vertex(wc+(PT_xScale*493)+PT_x,hc+(PT_yScale*486)+PT_y);
vertex(wc+(PT_xScale*483)+PT_x,hc+(PT_yScale*487)+PT_y);
vertex(wc+(PT_xScale*440)+PT_x,hc+(PT_yScale*509)+PT_y);
vertex(wc+(PT_xScale*427)+PT_x,hc+(PT_yScale*507)+PT_y);
vertex(wc+(PT_xScale*435)+PT_x,hc+(PT_yScale*527)+PT_y);
endShape(CLOSE);
//ENDPT
}
//PBod
{
fill(pBC2);
let PBod_x = -scale*pX - plane2;
let PBod_y = -scale*pY - plane;
let PBod_xScale = scale/pScale;
let PBod_yScale = scale/pScale;
beginShape();
vertex(wc+(PBod_xScale*453)+PBod_x,hc+(PBod_yScale*525)+PBod_y);
vertex(wc+(PBod_xScale*440)+PBod_x,hc+(PBod_yScale*515)+PBod_y);
vertex(wc+(PBod_xScale*419)+PBod_x,hc+(PBod_yScale*502)+PBod_y);
vertex(wc+(PBod_xScale*400)+PBod_x,hc+(PBod_yScale*491)+PBod_y);
vertex(wc+(PBod_xScale*333)+PBod_x,hc+(PBod_yScale*458)+PBod_y);
vertex(wc+(PBod_xScale*133)+PBod_x,hc+(PBod_yScale*378)+PBod_y);
vertex(wc+(PBod_xScale*108)+PBod_x,hc+(PBod_yScale*370)+PBod_y);
vertex(wc+(PBod_xScale*85)+PBod_x,hc+(PBod_yScale*366)+PBod_y);
vertex(wc+(PBod_xScale*72)+PBod_x,hc+(PBod_yScale*366)+PBod_y);
vertex(wc+(PBod_xScale*62)+PBod_x,hc+(PBod_yScale*368)+PBod_y);
  vertex(wc+(PBod_xScale*60)+PBod_x,hc+(PBod_yScale*371)+PBod_y);
vertex(wc+(PBod_xScale*61)+PBod_x,hc+(PBod_yScale*376)+PBod_y);
vertex(wc+(PBod_xScale*65)+PBod_x,hc+(PBod_yScale*386)+PBod_y);
vertex(wc+(PBod_xScale*85)+PBod_x,hc+(PBod_yScale*407)+PBod_y);
vertex(wc+(PBod_xScale*89)+PBod_x,hc+(PBod_yScale*410)+PBod_y);
vertex(wc+(PBod_xScale*98)+PBod_x,hc+(PBod_yScale*415)+PBod_y);
vertex(wc+(PBod_xScale*107)+PBod_x,hc+(PBod_yScale*420)+PBod_y);
vertex(wc+(PBod_xScale*315)+PBod_x,hc+(PBod_yScale*506)+PBod_y);
vertex(wc+(PBod_xScale*397)+PBod_x,hc+(PBod_yScale*532)+PBod_y);
vertex(wc+(PBod_xScale*457)+PBod_x,hc+(PBod_yScale*543)+PBod_y);
vertex(wc+(PBod_xScale*472)+PBod_x,hc+(PBod_yScale*544)+PBod_y);
vertex(wc+(PBod_xScale*456)+PBod_x,hc+(PBod_yScale*527)+PBod_y);
endShape(CLOSE);
//ENDPBod
}
//JT
{
fill(pJC2);
let JT_x = -scale*pX - plane2;
let JT_y = -scale*pY - plane;
let JT_xScale = scale/pScale;
let JT_yScale = scale/pScale;
beginShape();
vertex(wc+(JT_xScale*252)+JT_x,hc+(JT_yScale*533)+JT_y);
vertex(wc+(JT_xScale*235)+JT_x,hc+(JT_yScale*518)+JT_y);
vertex(wc+(JT_xScale*223)+JT_x,hc+(JT_yScale*509)+JT_y);
vertex(wc+(JT_xScale*200)+JT_x,hc+(JT_yScale*500)+JT_y);
vertex(wc+(JT_xScale*195)+JT_x,hc+(JT_yScale*499)+JT_y);
vertex(wc+(JT_xScale*189)+JT_x,hc+(JT_yScale*505)+JT_y);
vertex(wc+(JT_xScale*186)+JT_x,hc+(JT_yScale*512)+JT_y);
vertex(wc+(JT_xScale*185)+JT_x,hc+(JT_yScale*518)+JT_y);
vertex(wc+(JT_xScale*187)+JT_x,hc+(JT_yScale*520)+JT_y);
vertex(wc+(JT_xScale*192)+JT_x,hc+(JT_yScale*524)+JT_y);
vertex(wc+(JT_xScale*201)+JT_x,hc+(JT_yScale*527)+JT_y);
vertex(wc+(JT_xScale*224)+JT_x,hc+(JT_yScale*532)+JT_y);
vertex(wc+(JT_xScale*251)+JT_x,hc+(JT_yScale*533)+JT_y);
endShape(CLOSE);
//ENDJT
}
//JT2
{
fill(pJC2);
let JT2_x = -scale*pX - plane2;
let JT2_y = -scale*pY - plane;
let JT2_xScale = scale/pScale;
let JT2_yScale = scale/pScale;
beginShape();
vertex(wc+(JT2_xScale*299)+JT2_x,hc+(JT2_yScale*400)+JT2_y);
vertex(wc+(JT2_xScale*283)+JT2_x,hc+(JT2_yScale*383)+JT2_y);
vertex(wc+(JT2_xScale*271)+JT2_x,hc+(JT2_yScale*373)+JT2_y);
vertex(wc+(JT2_xScale*259)+JT2_x,hc+(JT2_yScale*367)+JT2_y);
vertex(wc+(JT2_xScale*249)+JT2_x,hc+(JT2_yScale*362)+JT2_y);
vertex(wc+(JT2_xScale*241)+JT2_x,hc+(JT2_yScale*368)+JT2_y);
vertex(wc+(JT2_xScale*235)+JT2_x,hc+(JT2_yScale*377)+JT2_y);
vertex(wc+(JT2_xScale*237)+JT2_x,hc+(JT2_yScale*386)+JT2_y);
vertex(wc+(JT2_xScale*249)+JT2_x,hc+(JT2_yScale*390)+JT2_y);
vertex(wc+(JT2_xScale*269)+JT2_x,hc+(JT2_yScale*397)+JT2_y);
vertex(wc+(JT2_xScale*290)+JT2_x,hc+(JT2_yScale*399)+JT2_y);
vertex(wc+(JT2_xScale*298)+JT2_x,hc+(JT2_yScale*400)+JT2_y);
endShape(CLOSE);
//ENDJT2
}
stroke(lineColour);
}

  //WINDOW and CEILING
  {
  //FrGrnd >> 1FrntWndw EDGE         c + d
  {
    //Stlying Front Window Edge
    stroke(lineColour);

    //Draw Front Window Edge
    //Top
    fill(frontWindowEdgeColourTop);
    beginShape();
    vertex(c1x, c1y);
    vertex(c2x, c2y);
    vertex(d2x, d2y);
    vertex(d1x, d1y);
    endShape(CLOSE);
    //Right
    fill(frontWindowEdgeColourRight);
    beginShape();
    vertex(c2x, c2y);
    vertex(c3x, c3y);
    vertex(d3x, d3y);
    vertex(d2x, d2y);
    endShape(CLOSE);
    //Bottom
    fill(frontWindowEdgeColourBottom);
    beginShape();
    vertex(c3x, c3y);
    vertex(c4x, c4y);
    vertex(d4x, d4y);
    vertex(d3x, d3y);
    endShape(CLOSE);
    //Left
    fill(frontWindowEdgeColourLeft);
    beginShape();
    vertex(c4x, c4y);
    vertex(c1x, c1y);
    vertex(d1x, d1y);
    vertex(d4x, d4y);
    endShape(CLOSE);
  }
  //FrGrnd >> 1FrntWndw SURROUND     b + c
  {
    //Stlying Front Window Surround
    fill(frontWindowSurroundColour);
    stroke(lineColour);

    //Draw Front Window Surround
    beginShape();
    vertex(b1x, b1y);
    vertex(b2x, b2y);
    vertex(b3x, b3y);
    vertex(b4x, b4y);
    beginContour();
    vertex(c4x, c4y);
    vertex(c3x, c3y);
    vertex(c2x, c2y);
    vertex(c1x, c1y);
    endContour();
    endShape(CLOSE);

  }
  //FrGrnd >> 1FrntWndw SIDES        a + b  (1,2,3,4)
  {
    //Stlying Wall
    stroke(lineColour);

    //Draw Wall Top
    fill(wallSideTopColour);
    beginShape();
    vertex(a1x, a1y);
    vertex(a2x, a2y);
    vertex(b2x, b2y);
    vertex(b1x, b1y);
    endShape();

    //Draw Wall Right
    fill(wallSideRightColour);
    beginShape();
    vertex(a2x, a2y);
    vertex(a3x, a3y);
    vertex(b3x, b3y);
    vertex(b2x, b2y);
    endShape();

    //Draw Wall Bottom
    fill(wallSideBottomColour);
    beginShape();
    vertex(a3x, a3y);
    vertex(a4x, a4y);
    vertex(b4x, b4y);
    vertex(b3x, b3y);
    endShape();

    //Draw Wall Left
    fill(wallSideLeftColour);
    beginShape();
    vertex(a4x, a4y);
    vertex(a1x, a1y);
    vertex(b1x, b1y);
    vertex(b4x, b4y);
    endShape();

  }


  //FrGrnd >> 2FrntWndw EDGE         c + d
  {
    //Stlying Front Window Edge
    stroke(lineColour);

    //Draw Front Window Edge
    //Top
    fill(frontWindowEdgeColourTop);
    beginShape();
    vertex(c5x, c5y);
    vertex(c6x, c6y);
    vertex(d6x, d6y);
    vertex(d5x, d5y);
    endShape(CLOSE);
    //Right
    fill(frontWindowEdgeColourRight);
    beginShape();
    vertex(c6x, c6y);
    vertex(c7x, c7y);
    vertex(d7x, d7y);
    vertex(d6x, d6y);
    endShape(CLOSE);
    //Bottom
    fill(frontWindowEdgeColourBottom);
    beginShape();
    vertex(c7x, c7y);
    vertex(c8x, c8y);
    vertex(d8x, d8y);
    vertex(d7x, d7y);
    endShape(CLOSE);
    //Left
    fill(frontWindowEdgeColourLeft);
    beginShape();
    vertex(c8x, c8y);
    vertex(c5x, c5y);
    vertex(d5x, d5y);
    vertex(d8x, d8y);
    endShape(CLOSE);
  }
  //FrGrnd >> 2FrntWndw SURROUND     b + c
  {
    //Stlying Front Window Surround
    fill(frontWindowSurroundColour);
    stroke(lineColour);

    //Draw 2 Window Surround
    beginShape();
    vertex(b5x, b5y);
    vertex(b6x, b6y);
    vertex(b7x, b7y);
    vertex(b8x, b8y);
    beginContour();
    vertex(c8x, c8y);
    vertex(c7x, c7y);
    vertex(c6x, c6y);
    vertex(c5x, c5y);
    endContour();
    endShape(CLOSE);


  }
  //FrGrnd >> 2FrntWndw SIDES        a + b  (5,6,7,8)
  {
    //Stlying Wall
    stroke(lineColour);

    //Draw Wall Top
    fill(wallSideTopColour);
    beginShape();
    vertex(a6x, a6y);
    vertex(a5x, a5y);
    vertex(b6x, b6y);
    vertex(b5x, b5y);
    endShape(CLOSE);

    //Draw Wall Right
    fill(wallSideLeftColour);
    beginShape();
    vertex(a6x, a6y);
    vertex(a7x, a7y);
    vertex(b8x, b8y);
    vertex(b5x, b5y);
    endShape(CLOSE);

    //Draw Wall Bottom
    fill(wallSideBottomColour);
    beginShape();
    vertex(a8x, a8y);
    vertex(a7x, a7y);
    vertex(b8x, b8y);
    vertex(b7x, b7y);
    endShape(CLOSE);

    //Draw Wall Left
    fill(wallSideRightColour);
    beginShape();
    vertex(a8x, a8y);
    vertex(a5x, a5y);
    vertex(b6x, b6y);
    vertex(b7x, b7y);
    endShape(CLOSE);

  }


  //FrGrnd >> 3FrntWndw EDGE         c + d
  {
    //Stlying Front Window Edge
    stroke(lineColour);

    //Draw Front Window Edge
    //Top
    fill(frontWindowEdgeColourTop);
    beginShape();
    vertex(c9x, c9y);
    vertex(c10x, c10y);
    vertex(d10x, d10y);
    vertex(d9x, d9y);
    endShape(CLOSE);
    //Right
    fill(frontWindowEdgeColourRight);
    beginShape();
    vertex(c10x, c10y);
    vertex(c11x, c11y);
    vertex(d11x, d11y);
    vertex(d10x, d10y);
    endShape(CLOSE);
    //Bottom
    fill(frontWindowEdgeColourBottom);
    beginShape();
    vertex(c11x, c11y);
    vertex(c12x, c12y);
    vertex(d12x, d12y);
    vertex(d11x, d11y);
    endShape(CLOSE);
    //Left
    fill(frontWindowEdgeColourLeft);
    beginShape();
    vertex(c12x, c12y);
    vertex(c9x, c9y);
    vertex(d9x, d9y);
    vertex(d12x, d12y);
    endShape(CLOSE);
  }
  //FrGrnd >> 3FrntWndw SURROUND     b + c
  {
    //Stlying Front Window Surround
    fill(frontWindowSurroundColour);
    stroke(lineColour);

    //Draw Front Window Surround
    beginShape();
    vertex(b9x, b9y);
    vertex(b10x, b10y);
    vertex(b11x, b11y);
    vertex(b12x, b12y);
    beginContour();
    vertex(c12x, c12y);
    vertex(c11x, c11y);
    vertex(c10x, c10y);
    vertex(c9x, c9y);
    endContour();
    endShape(CLOSE);

  }
  //FrGrnd >> 3FrntWndw SIDES        a + b  (9,10,11,12)
  {
    //Stlying Wall
    stroke(lineColour);

    //Draw Wall Top
    fill(wallSideTopColour);
    beginShape();
    vertex(a9x, a9y);
    vertex(a10x, a10y);
    vertex(b10x, b10y);
    vertex(b9x, b9y);
    endShape(CLOSE);

    //Draw Wall Right
    fill(wallSideLeftColour);
    beginShape();
    vertex(a10x, a10y);
    vertex(a11x, a11y);
    vertex(b11x, b11y);
    vertex(b10x, b10y);
    endShape(CLOSE);

    //Draw Wall Bottom
    fill(wallSideBottomColour);
    beginShape();
    vertex(a11x, a11y);
    vertex(a12x, a12y);
    vertex(b12x, b12y);
    vertex(b11x, b11y);
    endShape(CLOSE);

    //Draw Wall Left
    fill(wallSideRightColour);
    beginShape();
    vertex(a12x, a12y);
    vertex(a9x, a9y);
    vertex(b9x, b9y);
    vertex(b12x, b12y);
    endShape(CLOSE);

  }


  //FrGrnd >> FrntWndw CEILLING     0 + a
  {
    //Stlying CEILLING
    fill(wallColour);
    stroke(lineColour);

    //Draw CEILLING
    beginShape();
    vertex(-5, -5);
    vertex(-5, height + 5);
    vertex(width + 5, height + 5);
    vertex(width + 5, -5);
    beginContour();
    vertex(a1x, a1y);
    vertex(a2x, a2y);
    vertex(a3x, a3y);
    vertex(a4x, a4y);
    endContour();
    beginContour();
    vertex(a8x, a8y);
    vertex(a7x, a7y);
    vertex(a6x, a6y);
    vertex(a5x, a5y);
    endContour();
    beginContour();
    vertex(a12x, a12y);
    vertex(a11x, a11y);
    vertex(a10x, a10y);
    vertex(a9x, a9y);
    endContour();
    endShape(CLOSE);
  }

}


  //cheese3
  {
// fill(leaf2);
// let cheese3_x = -scale*-10;
// let cheese3_y = -scale*110;
// let cheese3_xScale = scale/5;
// let cheese3_yScale = scale/5;
// beginShape();
// vertex(wc+(cheese3_xScale*426)+cheese3_x,hc+(cheese3_yScale*129)+cheese3_y);
// vertex(wc+(cheese3_xScale*415)+cheese3_x,hc+(cheese3_yScale*131)+cheese3_y);
// vertex(wc+(cheese3_xScale*408)+cheese3_x,hc+(cheese3_yScale*134)+cheese3_y);
// vertex(wc+(cheese3_xScale*401)+cheese3_x,hc+(cheese3_yScale*143)+cheese3_y);
// vertex(wc+(cheese3_xScale*397)+cheese3_x,hc+(cheese3_yScale*155)+cheese3_y);
// vertex(wc+(cheese3_xScale*397)+cheese3_x,hc+(cheese3_yScale*165)+cheese3_y);
// vertex(wc+(cheese3_xScale*399)+cheese3_x,hc+(cheese3_yScale*184)+cheese3_y);
// vertex(wc+(cheese3_xScale*404)+cheese3_x,hc+(cheese3_yScale*171)+cheese3_y);
// vertex(wc+(cheese3_xScale*409)+cheese3_x,hc+(cheese3_yScale*160)+cheese3_y);
// vertex(wc+(cheese3_xScale*417)+cheese3_x,hc+(cheese3_yScale*155)+cheese3_y);
// vertex(wc+(cheese3_xScale*424)+cheese3_x,hc+(cheese3_yScale*156)+cheese3_y);
// vertex(wc+(cheese3_xScale*416)+cheese3_x,hc+(cheese3_yScale*173)+cheese3_y);
// vertex(wc+(cheese3_xScale*410)+cheese3_x,hc+(cheese3_yScale*185)+cheese3_y);
// vertex(wc+(cheese3_xScale*406)+cheese3_x,hc+(cheese3_yScale*198)+cheese3_y);
// vertex(wc+(cheese3_xScale*401)+cheese3_x,hc+(cheese3_yScale*207)+cheese3_y);
// vertex(wc+(cheese3_xScale*405)+cheese3_x,hc+(cheese3_yScale*218)+cheese3_y);
// vertex(wc+(cheese3_xScale*412)+cheese3_x,hc+(cheese3_yScale*214)+cheese3_y);
// vertex(wc+(cheese3_xScale*416)+cheese3_x,hc+(cheese3_yScale*214)+cheese3_y);
// vertex(wc+(cheese3_xScale*421)+cheese3_x,hc+(cheese3_yScale*220)+cheese3_y);
// vertex(wc+(cheese3_xScale*436)+cheese3_x,hc+(cheese3_yScale*219)+cheese3_y);
// vertex(wc+(cheese3_xScale*447)+cheese3_x,hc+(cheese3_yScale*214)+cheese3_y);
// vertex(wc+(cheese3_xScale*450)+cheese3_x,hc+(cheese3_yScale*209)+cheese3_y);
// vertex(wc+(cheese3_xScale*447)+cheese3_x,hc+(cheese3_yScale*205)+cheese3_y);
// vertex(wc+(cheese3_xScale*442)+cheese3_x,hc+(cheese3_yScale*202)+cheese3_y);
// vertex(wc+(cheese3_xScale*449)+cheese3_x,hc+(cheese3_yScale*202)+cheese3_y);
// vertex(wc+(cheese3_xScale*456)+cheese3_x,hc+(cheese3_yScale*201)+cheese3_y);
// vertex(wc+(cheese3_xScale*460)+cheese3_x,hc+(cheese3_yScale*199)+cheese3_y);
// vertex(wc+(cheese3_xScale*470)+cheese3_x,hc+(cheese3_yScale*188)+cheese3_y);
// vertex(wc+(cheese3_xScale*474)+cheese3_x,hc+(cheese3_yScale*181)+cheese3_y);
// vertex(wc+(cheese3_xScale*480)+cheese3_x,hc+(cheese3_yScale*168)+cheese3_y);
// vertex(wc+(cheese3_xScale*482)+cheese3_x,hc+(cheese3_yScale*160)+cheese3_y);
// vertex(wc+(cheese3_xScale*484)+cheese3_x,hc+(cheese3_yScale*152)+cheese3_y);
// vertex(wc+(cheese3_xScale*474)+cheese3_x,hc+(cheese3_yScale*151)+cheese3_y);
// vertex(wc+(cheese3_xScale*466)+cheese3_x,hc+(cheese3_yScale*153)+cheese3_y);
// vertex(wc+(cheese3_xScale*461)+cheese3_x,hc+(cheese3_yScale*152)+cheese3_y);
// vertex(wc+(cheese3_xScale*461)+cheese3_x,hc+(cheese3_yScale*148)+cheese3_y);
// vertex(wc+(cheese3_xScale*468)+cheese3_x,hc+(cheese3_yScale*144)+cheese3_y);
// vertex(wc+(cheese3_xScale*480)+cheese3_x,hc+(cheese3_yScale*142)+cheese3_y);
// vertex(wc+(cheese3_xScale*484)+cheese3_x,hc+(cheese3_yScale*144)+cheese3_y);
// vertex(wc+(cheese3_xScale*483)+cheese3_x,hc+(cheese3_yScale*134)+cheese3_y);
// vertex(wc+(cheese3_xScale*481)+cheese3_x,hc+(cheese3_yScale*130)+cheese3_y);
// vertex(wc+(cheese3_xScale*472)+cheese3_x,hc+(cheese3_yScale*121)+cheese3_y);
// vertex(wc+(cheese3_xScale*464)+cheese3_x,hc+(cheese3_yScale*113)+cheese3_y);
// vertex(wc+(cheese3_xScale*462)+cheese3_x,hc+(cheese3_yScale*113)+cheese3_y);
// vertex(wc+(cheese3_xScale*451)+cheese3_x,hc+(cheese3_yScale*110)+cheese3_y);
// vertex(wc+(cheese3_xScale*441)+cheese3_x,hc+(cheese3_yScale*116)+cheese3_y);
// vertex(wc+(cheese3_xScale*434)+cheese3_x,hc+(cheese3_yScale*123)+cheese3_y);
// vertex(wc+(cheese3_xScale*429)+cheese3_x,hc+(cheese3_yScale*130)+cheese3_y);
// endShape(CLOSE);
// //ENDcheese3
// }
//   //cheese1
//   {
// fill(leaf2);
// let cheese1_x = -scale*-10;
// let cheese1_y = -scale*110;
// let cheese1_xScale = scale/5;
// let cheese1_yScale = scale/5;
// beginShape();
// vertex(wc+(cheese1_xScale*314)+cheese1_x,hc+(cheese1_yScale*191)+cheese1_y);
// vertex(wc+(cheese1_xScale*320)+cheese1_x,hc+(cheese1_yScale*185)+cheese1_y);
// vertex(wc+(cheese1_xScale*319)+cheese1_x,hc+(cheese1_yScale*167)+cheese1_y);
// vertex(wc+(cheese1_xScale*297)+cheese1_x,hc+(cheese1_yScale*158)+cheese1_y);
// vertex(wc+(cheese1_xScale*274)+cheese1_x,hc+(cheese1_yScale*168)+cheese1_y);
// vertex(wc+(cheese1_xScale*255)+cheese1_x,hc+(cheese1_yScale*178)+cheese1_y);
// vertex(wc+(cheese1_xScale*239)+cheese1_x,hc+(cheese1_yScale*198)+cheese1_y);
// vertex(wc+(cheese1_xScale*233)+cheese1_x,hc+(cheese1_yScale*223)+cheese1_y);
// vertex(wc+(cheese1_xScale*223)+cheese1_x,hc+(cheese1_yScale*250)+cheese1_y);
// vertex(wc+(cheese1_xScale*211)+cheese1_x,hc+(cheese1_yScale*270)+cheese1_y);
// vertex(wc+(cheese1_xScale*208)+cheese1_x,hc+(cheese1_yScale*295)+cheese1_y);
// vertex(wc+(cheese1_xScale*220)+cheese1_x,hc+(cheese1_yScale*325)+cheese1_y);
// vertex(wc+(cheese1_xScale*251)+cheese1_x,hc+(cheese1_yScale*357)+cheese1_y);
// vertex(wc+(cheese1_xScale*273)+cheese1_x,hc+(cheese1_yScale*380)+cheese1_y);
// vertex(wc+(cheese1_xScale*282)+cheese1_x,hc+(cheese1_yScale*398)+cheese1_y);
// vertex(wc+(cheese1_xScale*278)+cheese1_x,hc+(cheese1_yScale*405)+cheese1_y);
// vertex(wc+(cheese1_xScale*290)+cheese1_x,hc+(cheese1_yScale*403)+cheese1_y);
// vertex(wc+(cheese1_xScale*311)+cheese1_x,hc+(cheese1_yScale*397)+cheese1_y);
// vertex(wc+(cheese1_xScale*339)+cheese1_x,hc+(cheese1_yScale*391)+cheese1_y);
// vertex(wc+(cheese1_xScale*361)+cheese1_x,hc+(cheese1_yScale*379)+cheese1_y);
// vertex(wc+(cheese1_xScale*370)+cheese1_x,hc+(cheese1_yScale*366)+cheese1_y);
// vertex(wc+(cheese1_xScale*367)+cheese1_x,hc+(cheese1_yScale*358)+cheese1_y);
// vertex(wc+(cheese1_xScale*364)+cheese1_x,hc+(cheese1_yScale*346)+cheese1_y);
// vertex(wc+(cheese1_xScale*352)+cheese1_x,hc+(cheese1_yScale*338)+cheese1_y);
// vertex(wc+(cheese1_xScale*345)+cheese1_x,hc+(cheese1_yScale*307)+cheese1_y);
// vertex(wc+(cheese1_xScale*355)+cheese1_x,hc+(cheese1_yScale*307)+cheese1_y);
// vertex(wc+(cheese1_xScale*363)+cheese1_x,hc+(cheese1_yScale*315)+cheese1_y);
// vertex(wc+(cheese1_xScale*366)+cheese1_x,hc+(cheese1_yScale*330)+cheese1_y);
// vertex(wc+(cheese1_xScale*379)+cheese1_x,hc+(cheese1_yScale*347)+cheese1_y);
// vertex(wc+(cheese1_xScale*380)+cheese1_x,hc+(cheese1_yScale*356)+cheese1_y);
// vertex(wc+(cheese1_xScale*377)+cheese1_x,hc+(cheese1_yScale*365)+cheese1_y);
// vertex(wc+(cheese1_xScale*385)+cheese1_x,hc+(cheese1_yScale*361)+cheese1_y);
// vertex(wc+(cheese1_xScale*394)+cheese1_x,hc+(cheese1_yScale*348)+cheese1_y);
// vertex(wc+(cheese1_xScale*401)+cheese1_x,hc+(cheese1_yScale*331)+cheese1_y);
// vertex(wc+(cheese1_xScale*405)+cheese1_x,hc+(cheese1_yScale*319)+cheese1_y);
// vertex(wc+(cheese1_xScale*394)+cheese1_x,hc+(cheese1_yScale*300)+cheese1_y);
// vertex(wc+(cheese1_xScale*381)+cheese1_x,hc+(cheese1_yScale*284)+cheese1_y);
// vertex(wc+(cheese1_xScale*371)+cheese1_x,hc+(cheese1_yScale*273)+cheese1_y);
// vertex(wc+(cheese1_xScale*359)+cheese1_x,hc+(cheese1_yScale*264)+cheese1_y);
// vertex(wc+(cheese1_xScale*356)+cheese1_x,hc+(cheese1_yScale*253)+cheese1_y);
// vertex(wc+(cheese1_xScale*359)+cheese1_x,hc+(cheese1_yScale*247)+cheese1_y);
// vertex(wc+(cheese1_xScale*368)+cheese1_x,hc+(cheese1_yScale*243)+cheese1_y);
// vertex(wc+(cheese1_xScale*386)+cheese1_x,hc+(cheese1_yScale*245)+cheese1_y);
// vertex(wc+(cheese1_xScale*405)+cheese1_x,hc+(cheese1_yScale*251)+cheese1_y);
// vertex(wc+(cheese1_xScale*428)+cheese1_x,hc+(cheese1_yScale*268)+cheese1_y);
// vertex(wc+(cheese1_xScale*429)+cheese1_x,hc+(cheese1_yScale*280)+cheese1_y);
// vertex(wc+(cheese1_xScale*423)+cheese1_x,hc+(cheese1_yScale*280)+cheese1_y);
// vertex(wc+(cheese1_xScale*430)+cheese1_x,hc+(cheese1_yScale*282)+cheese1_y);
// vertex(wc+(cheese1_xScale*435)+cheese1_x,hc+(cheese1_yScale*278)+cheese1_y);
// vertex(wc+(cheese1_xScale*437)+cheese1_x,hc+(cheese1_yScale*263)+cheese1_y);
// vertex(wc+(cheese1_xScale*436)+cheese1_x,hc+(cheese1_yScale*247)+cheese1_y);
// vertex(wc+(cheese1_xScale*437)+cheese1_x,hc+(cheese1_yScale*234)+cheese1_y);
// vertex(wc+(cheese1_xScale*437)+cheese1_x,hc+(cheese1_yScale*224)+cheese1_y);
// vertex(wc+(cheese1_xScale*430)+cheese1_x,hc+(cheese1_yScale*217)+cheese1_y);
// vertex(wc+(cheese1_xScale*423)+cheese1_x,hc+(cheese1_yScale*217)+cheese1_y);
// vertex(wc+(cheese1_xScale*411)+cheese1_x,hc+(cheese1_yScale*218)+cheese1_y);
// vertex(wc+(cheese1_xScale*399)+cheese1_x,hc+(cheese1_yScale*215)+cheese1_y);
// vertex(wc+(cheese1_xScale*395)+cheese1_x,hc+(cheese1_yScale*203)+cheese1_y);
// vertex(wc+(cheese1_xScale*406)+cheese1_x,hc+(cheese1_yScale*199)+cheese1_y);
// vertex(wc+(cheese1_xScale*422)+cheese1_x,hc+(cheese1_yScale*198)+cheese1_y);
// vertex(wc+(cheese1_xScale*434)+cheese1_x,hc+(cheese1_yScale*198)+cheese1_y);
// vertex(wc+(cheese1_xScale*434)+cheese1_x,hc+(cheese1_yScale*180)+cheese1_y);
// vertex(wc+(cheese1_xScale*410)+cheese1_x,hc+(cheese1_yScale*156)+cheese1_y);
// vertex(wc+(cheese1_xScale*403)+cheese1_x,hc+(cheese1_yScale*148)+cheese1_y);
// vertex(wc+(cheese1_xScale*368)+cheese1_x,hc+(cheese1_yScale*145)+cheese1_y);
// vertex(wc+(cheese1_xScale*353)+cheese1_x,hc+(cheese1_yScale*152)+cheese1_y);
// vertex(wc+(cheese1_xScale*337)+cheese1_x,hc+(cheese1_yScale*165)+cheese1_y);
// vertex(wc+(cheese1_xScale*330)+cheese1_x,hc+(cheese1_yScale*175)+cheese1_y);
// vertex(wc+(cheese1_xScale*324)+cheese1_x,hc+(cheese1_yScale*189)+cheese1_y);
// vertex(wc+(cheese1_xScale*321)+cheese1_x,hc+(cheese1_yScale*197)+cheese1_y);
// vertex(wc+(cheese1_xScale*311)+cheese1_x,hc+(cheese1_yScale*196)+cheese1_y);
// vertex(wc+(cheese1_xScale*313)+cheese1_x,hc+(cheese1_yScale*191)+cheese1_y);
// beginContour();
// vertex(wc+(cheese1_xScale*249)+cheese1_x,hc+(cheese1_yScale*211)+cheese1_y);
// vertex(wc+(cheese1_xScale*257)+cheese1_x,hc+(cheese1_yScale*204)+cheese1_y);
// vertex(wc+(cheese1_xScale*266)+cheese1_x,hc+(cheese1_yScale*199)+cheese1_y);
// vertex(wc+(cheese1_xScale*281)+cheese1_x,hc+(cheese1_yScale*200)+cheese1_y);
// vertex(wc+(cheese1_xScale*291)+cheese1_x,hc+(cheese1_yScale*202)+cheese1_y);
// vertex(wc+(cheese1_xScale*295)+cheese1_x,hc+(cheese1_yScale*211)+cheese1_y);
// vertex(wc+(cheese1_xScale*285)+cheese1_x,hc+(cheese1_yScale*215)+cheese1_y);
// vertex(wc+(cheese1_xScale*273)+cheese1_x,hc+(cheese1_yScale*217)+cheese1_y);
// vertex(wc+(cheese1_xScale*255)+cheese1_x,hc+(cheese1_yScale*217)+cheese1_y);
// vertex(wc+(cheese1_xScale*246)+cheese1_x,hc+(cheese1_yScale*215)+cheese1_y);
// endContour();
// beginContour();
// vertex(wc+(cheese1_xScale*291)+cheese1_x,hc+(cheese1_yScale*242)+cheese1_y);
// vertex(wc+(cheese1_xScale*289)+cheese1_x,hc+(cheese1_yScale*247)+cheese1_y);
// vertex(wc+(cheese1_xScale*275)+cheese1_x,hc+(cheese1_yScale*252)+cheese1_y);
// vertex(wc+(cheese1_xScale*265)+cheese1_x,hc+(cheese1_yScale*258)+cheese1_y);
// vertex(wc+(cheese1_xScale*248)+cheese1_x,hc+(cheese1_yScale*265)+cheese1_y);
// vertex(wc+(cheese1_xScale*229)+cheese1_x,hc+(cheese1_yScale*268)+cheese1_y);
// vertex(wc+(cheese1_xScale*233)+cheese1_x,hc+(cheese1_yScale*258)+cheese1_y);
// vertex(wc+(cheese1_xScale*246)+cheese1_x,hc+(cheese1_yScale*249)+cheese1_y);
// vertex(wc+(cheese1_xScale*259)+cheese1_x,hc+(cheese1_yScale*243)+cheese1_y);
// vertex(wc+(cheese1_xScale*273)+cheese1_x,hc+(cheese1_yScale*240)+cheese1_y);
// vertex(wc+(cheese1_xScale*285)+cheese1_x,hc+(cheese1_yScale*240)+cheese1_y);
// endContour();
// endShape(CLOSE);
// //ENDcheese1
// }
//   //cheese2
//   {
// fill(leaf2);
// let cheese2_x = -scale*-10;
// let cheese2_y = -scale*110;
// let cheese2_xScale = scale/5;
// let cheese2_yScale = scale/5;
// beginShape();
// vertex(wc+(cheese2_xScale*207)+cheese2_x,hc+(cheese2_yScale*151)+cheese2_y);
// vertex(wc+(cheese2_xScale*209)+cheese2_x,hc+(cheese2_yScale*137)+cheese2_y);
// vertex(wc+(cheese2_xScale*205)+cheese2_x,hc+(cheese2_yScale*120)+cheese2_y);
// vertex(wc+(cheese2_xScale*180)+cheese2_x,hc+(cheese2_yScale*114)+cheese2_y);
// vertex(wc+(cheese2_xScale*164)+cheese2_x,hc+(cheese2_yScale*125)+cheese2_y);
// vertex(wc+(cheese2_xScale*158)+cheese2_x,hc+(cheese2_yScale*141)+cheese2_y);
// vertex(wc+(cheese2_xScale*155)+cheese2_x,hc+(cheese2_yScale*148)+cheese2_y);
// vertex(wc+(cheese2_xScale*164)+cheese2_x,hc+(cheese2_yScale*149)+cheese2_y);
// vertex(wc+(cheese2_xScale*193)+cheese2_x,hc+(cheese2_yScale*148)+cheese2_y);
// // vertex(wc+(cheese2_xScale*210)+cheese2_x,hc+(cheese2_yScale*157)+cheese2_y);
// // vertex(wc+(cheese2_xScale*206)+cheese2_x,hc+(cheese2_yScale*160)+cheese2_y);
// vertex(wc+(cheese2_xScale*194)+cheese2_x,hc+(cheese2_yScale*156)+cheese2_y);
// vertex(wc+(cheese2_xScale*171)+cheese2_x,hc+(cheese2_yScale*153)+cheese2_y);
// vertex(wc+(cheese2_xScale*149)+cheese2_x,hc+(cheese2_yScale*153)+cheese2_y);
// vertex(wc+(cheese2_xScale*146)+cheese2_x,hc+(cheese2_yScale*159)+cheese2_y);
// vertex(wc+(cheese2_xScale*136)+cheese2_x,hc+(cheese2_yScale*169)+cheese2_y);
// vertex(wc+(cheese2_xScale*129)+cheese2_x,hc+(cheese2_yScale*186)+cheese2_y);
// vertex(wc+(cheese2_xScale*126)+cheese2_x,hc+(cheese2_yScale*198)+cheese2_y);
// vertex(wc+(cheese2_xScale*134)+cheese2_x,hc+(cheese2_yScale*193)+cheese2_y);
// vertex(wc+(cheese2_xScale*148)+cheese2_x,hc+(cheese2_yScale*188)+cheese2_y);
// vertex(wc+(cheese2_xScale*169)+cheese2_x,hc+(cheese2_yScale*189)+cheese2_y);
// vertex(wc+(cheese2_xScale*176)+cheese2_x,hc+(cheese2_yScale*197)+cheese2_y);
// vertex(wc+(cheese2_xScale*168)+cheese2_x,hc+(cheese2_yScale*202)+cheese2_y);
// vertex(wc+(cheese2_xScale*152)+cheese2_x,hc+(cheese2_yScale*199)+cheese2_y);
// vertex(wc+(cheese2_xScale*139)+cheese2_x,hc+(cheese2_yScale*201)+cheese2_y);
// vertex(wc+(cheese2_xScale*127)+cheese2_x,hc+(cheese2_yScale*202)+cheese2_y);
// vertex(wc+(cheese2_xScale*128)+cheese2_x,hc+(cheese2_yScale*209)+cheese2_y);
// vertex(wc+(cheese2_xScale*140)+cheese2_x,hc+(cheese2_yScale*219)+cheese2_y);
// vertex(wc+(cheese2_xScale*145)+cheese2_x,hc+(cheese2_yScale*223)+cheese2_y);
// vertex(wc+(cheese2_xScale*145)+cheese2_x,hc+(cheese2_yScale*232)+cheese2_y);
// vertex(wc+(cheese2_xScale*141)+cheese2_x,hc+(cheese2_yScale*238)+cheese2_y);
// vertex(wc+(cheese2_xScale*148)+cheese2_x,hc+(cheese2_yScale*237)+cheese2_y);
// vertex(wc+(cheese2_xScale*157)+cheese2_x,hc+(cheese2_yScale*236)+cheese2_y);
// vertex(wc+(cheese2_xScale*167)+cheese2_x,hc+(cheese2_yScale*239)+cheese2_y);
// vertex(wc+(cheese2_xScale*180)+cheese2_x,hc+(cheese2_yScale*243)+cheese2_y);
// vertex(wc+(cheese2_xScale*190)+cheese2_x,hc+(cheese2_yScale*242)+cheese2_y);
// vertex(wc+(cheese2_xScale*198)+cheese2_x,hc+(cheese2_yScale*239)+cheese2_y);
// vertex(wc+(cheese2_xScale*200)+cheese2_x,hc+(cheese2_yScale*225)+cheese2_y);
// vertex(wc+(cheese2_xScale*197)+cheese2_x,hc+(cheese2_yScale*216)+cheese2_y);
// vertex(wc+(cheese2_xScale*200)+cheese2_x,hc+(cheese2_yScale*208)+cheese2_y);
// vertex(wc+(cheese2_xScale*199)+cheese2_x,hc+(cheese2_yScale*197)+cheese2_y);
// vertex(wc+(cheese2_xScale*206)+cheese2_x,hc+(cheese2_yScale*199)+cheese2_y);
// vertex(wc+(cheese2_xScale*204)+cheese2_x,hc+(cheese2_yScale*208)+cheese2_y);
// vertex(wc+(cheese2_xScale*201)+cheese2_x,hc+(cheese2_yScale*214)+cheese2_y);
// vertex(wc+(cheese2_xScale*200)+cheese2_x,hc+(cheese2_yScale*222)+cheese2_y);
// vertex(wc+(cheese2_xScale*201)+cheese2_x,hc+(cheese2_yScale*229)+cheese2_y);
// vertex(wc+(cheese2_xScale*200)+cheese2_x,hc+(cheese2_yScale*237)+cheese2_y);
// vertex(wc+(cheese2_xScale*209)+cheese2_x,hc+(cheese2_yScale*231)+cheese2_y);
// vertex(wc+(cheese2_xScale*216)+cheese2_x,hc+(cheese2_yScale*222)+cheese2_y);
// vertex(wc+(cheese2_xScale*218)+cheese2_x,hc+(cheese2_yScale*208)+cheese2_y);
// vertex(wc+(cheese2_xScale*217)+cheese2_x,hc+(cheese2_yScale*191)+cheese2_y);
// vertex(wc+(cheese2_xScale*218)+cheese2_x,hc+(cheese2_yScale*178)+cheese2_y);
// vertex(wc+(cheese2_xScale*222)+cheese2_x,hc+(cheese2_yScale*171)+cheese2_y);
// vertex(wc+(cheese2_xScale*223)+cheese2_x,hc+(cheese2_yScale*179)+cheese2_y);
// vertex(wc+(cheese2_xScale*223)+cheese2_x,hc+(cheese2_yScale*191)+cheese2_y);
// vertex(wc+(cheese2_xScale*225)+cheese2_x,hc+(cheese2_yScale*186)+cheese2_y);
// vertex(wc+(cheese2_xScale*225)+cheese2_x,hc+(cheese2_yScale*178)+cheese2_y);
// // vertex(wc+(cheese2_xScale*224)+cheese2_x,hc+(cheese2_yScale*171)+cheese2_y);
// // vertex(wc+(cheese2_xScale*224)+cheese2_x,hc+(cheese2_yScale*163)+cheese2_y);
// // vertex(wc+(cheese2_xScale*234)+cheese2_x,hc+(cheese2_yScale*160)+cheese2_y);
// vertex(wc+(cheese2_xScale*238)+cheese2_x,hc+(cheese2_yScale*155)+cheese2_y);
// vertex(wc+(cheese2_xScale*240)+cheese2_x,hc+(cheese2_yScale*140)+cheese2_y);
// vertex(wc+(cheese2_xScale*239)+cheese2_x,hc+(cheese2_yScale*125)+cheese2_y);
// vertex(wc+(cheese2_xScale*227)+cheese2_x,hc+(cheese2_yScale*124)+cheese2_y);
// vertex(wc+(cheese2_xScale*215)+cheese2_x,hc+(cheese2_yScale*142)+cheese2_y);
// vertex(wc+(cheese2_xScale*209)+cheese2_x,hc+(cheese2_yScale*152)+cheese2_y);
// endShape(CLOSE);
// //ENDcheese2
// }


//     //stem
//   {
//   fill(leaf3);
//   let stem1_x = -scale*-10;
//   let stem1_y = -scale*110;
//   let stem1_xScale = scale/5;
//   let stem1_yScale = scale/5;
// beginShape();
// vertex(wc+(stem1_xScale*313)+stem1_x,hc+(stem1_yScale*197)+stem1_y);
// vertex(wc+(stem1_xScale*312)+stem1_x,hc+(stem1_yScale*206)+stem1_y);
// vertex(wc+(stem1_xScale*313)+stem1_x,hc+(stem1_yScale*227)+stem1_y);
// vertex(wc+(stem1_xScale*315)+stem1_x,hc+(stem1_yScale*225)+stem1_y);
// vertex(wc+(stem1_xScale*317)+stem1_x,hc+(stem1_yScale*209)+stem1_y);
// vertex(wc+(stem1_xScale*323)+stem1_x,hc+(stem1_yScale*198)+stem1_y);
// vertex(wc+(stem1_xScale*325)+stem1_x,hc+(stem1_yScale*185)+stem1_y);
// vertex(wc+(stem1_xScale*321)+stem1_x,hc+(stem1_yScale*168)+stem1_y);

//     //right
// vertex(wc+(stem1_xScale*373)+stem1_x,hc+(stem1_yScale*-457)+stem1_y);
//     //left
// vertex(wc+(stem1_xScale*313)+stem1_x,hc+(stem1_yScale*-457)+stem1_y);

// vertex(wc+(stem1_xScale*313)+stem1_x,hc+(stem1_yScale*154)+stem1_y);
// vertex(wc+(stem1_xScale*312)+stem1_x,hc+(stem1_yScale*174)+stem1_y);
// vertex(wc+(stem1_xScale*315)+stem1_x,hc+(stem1_yScale*182)+stem1_y);
// vertex(wc+(stem1_xScale*315)+stem1_x,hc+(stem1_yScale*188)+stem1_y);
// endShape(CLOSE);
// //ENDstem1
}


  //Bottom Left PLANT
  showleaf = width / height;
  if(showleaf < 2.5){
  //Bottom Left PLANT
  {

push();
BleafTrack = (scale*movex) + map(mouseX, 0, width, -(scale*1), (scale*27), true);

translate(BleafTrack-scale*20,scale*10);

push();



angleMode(DEGREES);
rotate(-10);
translate(scale*-70,scale*40);

//Leaf9
{
stroke(lineColour);
fill(leaf);
let Leaf9_x = -scale*160;
let Leaf9_y = -scale*70;
let Leaf9_xScale = scale/5;
let Leaf9_yScale = scale/5;
beginShape();
vertex(wc+(Leaf9_xScale*151)+Leaf9_x,hc+(Leaf9_yScale*841)+Leaf9_y);
vertex(wc+(Leaf9_xScale*125)+Leaf9_x,hc+(Leaf9_yScale*636)+Leaf9_y);
vertex(wc+(Leaf9_xScale*100)+Leaf9_x,hc+(Leaf9_yScale*511)+Leaf9_y);
vertex(wc+(Leaf9_xScale*105)+Leaf9_x,hc+(Leaf9_yScale*484)+Leaf9_y);
vertex(wc+(Leaf9_xScale*108)+Leaf9_x,hc+(Leaf9_yScale*468)+Leaf9_y);
vertex(wc+(Leaf9_xScale*118)+Leaf9_x,hc+(Leaf9_yScale*442)+Leaf9_y);
vertex(wc+(Leaf9_xScale*128)+Leaf9_x,hc+(Leaf9_yScale*419)+Leaf9_y);
vertex(wc+(Leaf9_xScale*117)+Leaf9_x,hc+(Leaf9_yScale*371)+Leaf9_y);
vertex(wc+(Leaf9_xScale*97)+Leaf9_x,hc+(Leaf9_yScale*344)+Leaf9_y);
vertex(wc+(Leaf9_xScale*96)+Leaf9_x,hc+(Leaf9_yScale*305)+Leaf9_y);
vertex(wc+(Leaf9_xScale*70)+Leaf9_x,hc+(Leaf9_yScale*238)+Leaf9_y);
vertex(wc+(Leaf9_xScale*36)+Leaf9_x,hc+(Leaf9_yScale*200)+Leaf9_y);
vertex(wc+(Leaf9_xScale*26)+Leaf9_x,hc+(Leaf9_yScale*171)+Leaf9_y);
vertex(wc+(Leaf9_xScale*26)+Leaf9_x,hc+(Leaf9_yScale*155)+Leaf9_y);
vertex(wc+(Leaf9_xScale*13)+Leaf9_x,hc+(Leaf9_yScale*145)+Leaf9_y);
vertex(wc+(Leaf9_xScale*10)+Leaf9_x,hc+(Leaf9_yScale*163)+Leaf9_y);
vertex(wc+(Leaf9_xScale*8)+Leaf9_x,hc+(Leaf9_yScale*205)+Leaf9_y);
vertex(wc+(Leaf9_xScale*9)+Leaf9_x,hc+(Leaf9_yScale*233)+Leaf9_y);
vertex(wc+(Leaf9_xScale*18)+Leaf9_x,hc+(Leaf9_yScale*272)+Leaf9_y);
vertex(wc+(Leaf9_xScale*19)+Leaf9_x,hc+(Leaf9_yScale*313)+Leaf9_y);
vertex(wc+(Leaf9_xScale*28)+Leaf9_x,hc+(Leaf9_yScale*321)+Leaf9_y);
vertex(wc+(Leaf9_xScale*26)+Leaf9_x,hc+(Leaf9_yScale*343)+Leaf9_y);
vertex(wc+(Leaf9_xScale*23)+Leaf9_x,hc+(Leaf9_yScale*369)+Leaf9_y);
vertex(wc+(Leaf9_xScale*53)+Leaf9_x,hc+(Leaf9_yScale*407)+Leaf9_y);
vertex(wc+(Leaf9_xScale*89)+Leaf9_x,hc+(Leaf9_yScale*513)+Leaf9_y);
vertex(wc+(Leaf9_xScale*97)+Leaf9_x,hc+(Leaf9_yScale*558)+Leaf9_y);
vertex(wc+(Leaf9_xScale*112)+Leaf9_x,hc+(Leaf9_yScale*626)+Leaf9_y);
vertex(wc+(Leaf9_xScale*115)+Leaf9_x,hc+(Leaf9_yScale*706)+Leaf9_y);
vertex(wc+(Leaf9_xScale*128)+Leaf9_x,hc+(Leaf9_yScale*844)+Leaf9_y);
vertex(wc+(Leaf9_xScale*80)+Leaf9_x,hc+(Leaf9_yScale*803)+Leaf9_y);
endShape(CLOSE);
//ENDLeaf9
}
//Leaf1
{
stroke(lineColour);
fill(leaf);
let Leaf1_x = -scale*160;
let Leaf1_y = -scale*100;
let Leaf1_xScale = scale/6;
let Leaf1_yScale = scale/6;
beginShape();
vertex(wc+(Leaf1_xScale*153)+Leaf1_x,hc+(Leaf1_yScale*717)+Leaf1_y);
vertex(wc+(Leaf1_xScale*176)+Leaf1_x,hc+(Leaf1_yScale*559)+Leaf1_y);
vertex(wc+(Leaf1_xScale*185)+Leaf1_x,hc+(Leaf1_yScale*493)+Leaf1_y);
vertex(wc+(Leaf1_xScale*180)+Leaf1_x,hc+(Leaf1_yScale*475)+Leaf1_y);
vertex(wc+(Leaf1_xScale*149)+Leaf1_x,hc+(Leaf1_yScale*441)+Leaf1_y);
vertex(wc+(Leaf1_xScale*148)+Leaf1_x,hc+(Leaf1_yScale*426)+Leaf1_y);
vertex(wc+(Leaf1_xScale*144)+Leaf1_x,hc+(Leaf1_yScale*409)+Leaf1_y);
vertex(wc+(Leaf1_xScale*156)+Leaf1_x,hc+(Leaf1_yScale*374)+Leaf1_y);
vertex(wc+(Leaf1_xScale*155)+Leaf1_x,hc+(Leaf1_yScale*358)+Leaf1_y);
vertex(wc+(Leaf1_xScale*163)+Leaf1_x,hc+(Leaf1_yScale*342)+Leaf1_y);
vertex(wc+(Leaf1_xScale*163)+Leaf1_x,hc+(Leaf1_yScale*320)+Leaf1_y);
vertex(wc+(Leaf1_xScale*172)+Leaf1_x,hc+(Leaf1_yScale*292)+Leaf1_y);
vertex(wc+(Leaf1_xScale*185)+Leaf1_x,hc+(Leaf1_yScale*277)+Leaf1_y);
vertex(wc+(Leaf1_xScale*192)+Leaf1_x,hc+(Leaf1_yScale*263)+Leaf1_y);
vertex(wc+(Leaf1_xScale*212)+Leaf1_x,hc+(Leaf1_yScale*252)+Leaf1_y);
vertex(wc+(Leaf1_xScale*222)+Leaf1_x,hc+(Leaf1_yScale*221)+Leaf1_y);
vertex(wc+(Leaf1_xScale*236)+Leaf1_x,hc+(Leaf1_yScale*200)+Leaf1_y);
vertex(wc+(Leaf1_xScale*274)+Leaf1_x,hc+(Leaf1_yScale*186)+Leaf1_y);
vertex(wc+(Leaf1_xScale*286)+Leaf1_x,hc+(Leaf1_yScale*173)+Leaf1_y);
vertex(wc+(Leaf1_xScale*303)+Leaf1_x,hc+(Leaf1_yScale*150)+Leaf1_y);
vertex(wc+(Leaf1_xScale*318)+Leaf1_x,hc+(Leaf1_yScale*143)+Leaf1_y);
vertex(wc+(Leaf1_xScale*330)+Leaf1_x,hc+(Leaf1_yScale*136)+Leaf1_y);
vertex(wc+(Leaf1_xScale*332)+Leaf1_x,hc+(Leaf1_yScale*138)+Leaf1_y);
vertex(wc+(Leaf1_xScale*329)+Leaf1_x,hc+(Leaf1_yScale*143)+Leaf1_y);
vertex(wc+(Leaf1_xScale*327)+Leaf1_x,hc+(Leaf1_yScale*158)+Leaf1_y);
vertex(wc+(Leaf1_xScale*325)+Leaf1_x,hc+(Leaf1_yScale*176)+Leaf1_y);
vertex(wc+(Leaf1_xScale*327)+Leaf1_x,hc+(Leaf1_yScale*195)+Leaf1_y);
vertex(wc+(Leaf1_xScale*333)+Leaf1_x,hc+(Leaf1_yScale*219)+Leaf1_y);
vertex(wc+(Leaf1_xScale*334)+Leaf1_x,hc+(Leaf1_yScale*248)+Leaf1_y);
vertex(wc+(Leaf1_xScale*324)+Leaf1_x,hc+(Leaf1_yScale*271)+Leaf1_y);
vertex(wc+(Leaf1_xScale*325)+Leaf1_x,hc+(Leaf1_yScale*295)+Leaf1_y);
vertex(wc+(Leaf1_xScale*325)+Leaf1_x,hc+(Leaf1_yScale*313)+Leaf1_y);
vertex(wc+(Leaf1_xScale*316)+Leaf1_x,hc+(Leaf1_yScale*334)+Leaf1_y);
vertex(wc+(Leaf1_xScale*311)+Leaf1_x,hc+(Leaf1_yScale*362)+Leaf1_y);
vertex(wc+(Leaf1_xScale*295)+Leaf1_x,hc+(Leaf1_yScale*398)+Leaf1_y);
vertex(wc+(Leaf1_xScale*295)+Leaf1_x,hc+(Leaf1_yScale*425)+Leaf1_y);
vertex(wc+(Leaf1_xScale*283)+Leaf1_x,hc+(Leaf1_yScale*442)+Leaf1_y);
vertex(wc+(Leaf1_xScale*265)+Leaf1_x,hc+(Leaf1_yScale*460)+Leaf1_y);
vertex(wc+(Leaf1_xScale*259)+Leaf1_x,hc+(Leaf1_yScale*476)+Leaf1_y);
vertex(wc+(Leaf1_xScale*236)+Leaf1_x,hc+(Leaf1_yScale*482)+Leaf1_y);
vertex(wc+(Leaf1_xScale*212)+Leaf1_x,hc+(Leaf1_yScale*487)+Leaf1_y);
vertex(wc+(Leaf1_xScale*201)+Leaf1_x,hc+(Leaf1_yScale*491)+Leaf1_y);
vertex(wc+(Leaf1_xScale*191)+Leaf1_x,hc+(Leaf1_yScale*499)+Leaf1_y);
vertex(wc+(Leaf1_xScale*186)+Leaf1_x,hc+(Leaf1_yScale*534)+Leaf1_y);
vertex(wc+(Leaf1_xScale*180)+Leaf1_x,hc+(Leaf1_yScale*594)+Leaf1_y);
vertex(wc+(Leaf1_xScale*170)+Leaf1_x,hc+(Leaf1_yScale*712)+Leaf1_y);
vertex(wc+(Leaf1_xScale*164)+Leaf1_x,hc+(Leaf1_yScale*870)+Leaf1_y);
vertex(wc+(Leaf1_xScale*167)+Leaf1_x,hc+(Leaf1_yScale*923)+Leaf1_y);
vertex(wc+(Leaf1_xScale*126)+Leaf1_x,hc+(Leaf1_yScale*897)+Leaf1_y);
vertex(wc+(Leaf1_xScale*138)+Leaf1_x,hc+(Leaf1_yScale*843)+Leaf1_y);
endShape(CLOSE);
//ENDLeaf1
}
//Leaf2
{
stroke(lineColour);
fill(leaf);
let Leaf2_x = -scale*230;
let Leaf2_y = -scale*180;
let Leaf2_xScale = scale/3;
let Leaf2_yScale = scale/3;
beginShape();
vertex(wc+(Leaf2_xScale*190)+Leaf2_x,hc+(Leaf2_yScale*854)+Leaf2_y);
vertex(wc+(Leaf2_xScale*204)+Leaf2_x,hc+(Leaf2_yScale*661)+Leaf2_y);
vertex(wc+(Leaf2_xScale*209)+Leaf2_x,hc+(Leaf2_yScale*534)+Leaf2_y);
vertex(wc+(Leaf2_xScale*217)+Leaf2_x,hc+(Leaf2_yScale*526)+Leaf2_y);
vertex(wc+(Leaf2_xScale*221)+Leaf2_x,hc+(Leaf2_yScale*524)+Leaf2_y);
vertex(wc+(Leaf2_xScale*227)+Leaf2_x,hc+(Leaf2_yScale*518)+Leaf2_y);
vertex(wc+(Leaf2_xScale*230)+Leaf2_x,hc+(Leaf2_yScale*510)+Leaf2_y);
vertex(wc+(Leaf2_xScale*232)+Leaf2_x,hc+(Leaf2_yScale*500)+Leaf2_y);
vertex(wc+(Leaf2_xScale*234)+Leaf2_x,hc+(Leaf2_yScale*493)+Leaf2_y);
vertex(wc+(Leaf2_xScale*237)+Leaf2_x,hc+(Leaf2_yScale*465)+Leaf2_y);
vertex(wc+(Leaf2_xScale*226)+Leaf2_x,hc+(Leaf2_yScale*406)+Leaf2_y);
vertex(wc+(Leaf2_xScale*220)+Leaf2_x,hc+(Leaf2_yScale*379)+Leaf2_y);
vertex(wc+(Leaf2_xScale*220)+Leaf2_x,hc+(Leaf2_yScale*372)+Leaf2_y);
vertex(wc+(Leaf2_xScale*207)+Leaf2_x,hc+(Leaf2_yScale*387)+Leaf2_y);
vertex(wc+(Leaf2_xScale*204)+Leaf2_x,hc+(Leaf2_yScale*407)+Leaf2_y);
vertex(wc+(Leaf2_xScale*202)+Leaf2_x,hc+(Leaf2_yScale*437)+Leaf2_y);
vertex(wc+(Leaf2_xScale*198)+Leaf2_x,hc+(Leaf2_yScale*453)+Leaf2_y);
vertex(wc+(Leaf2_xScale*192)+Leaf2_x,hc+(Leaf2_yScale*467)+Leaf2_y);
vertex(wc+(Leaf2_xScale*192)+Leaf2_x,hc+(Leaf2_yScale*525)+Leaf2_y);
vertex(wc+(Leaf2_xScale*204)+Leaf2_x,hc+(Leaf2_yScale*535)+Leaf2_y);
vertex(wc+(Leaf2_xScale*194)+Leaf2_x,hc+(Leaf2_yScale*662)+Leaf2_y);
vertex(wc+(Leaf2_xScale*175)+Leaf2_x,hc+(Leaf2_yScale*758)+Leaf2_y);
vertex(wc+(Leaf2_xScale*161)+Leaf2_x,hc+(Leaf2_yScale*841)+Leaf2_y);
endShape(CLOSE);
//ENDLeaf2
}
//Leaf3
{
stroke(lineColour);
fill(leaf);
let Leaf3_x = -scale*180;
let Leaf3_y = -scale*110;
let Leaf3_xScale = scale/4;
let Leaf3_yScale = scale/4;
beginShape();
vertex(wc+(Leaf3_xScale*180)+Leaf3_x,hc+(Leaf3_yScale*849)+Leaf3_y);
vertex(wc+(Leaf3_xScale*229)+Leaf3_x,hc+(Leaf3_yScale*638)+Leaf3_y);
vertex(wc+(Leaf3_xScale*249)+Leaf3_x,hc+(Leaf3_yScale*575)+Leaf3_y);
vertex(wc+(Leaf3_xScale*261)+Leaf3_x,hc+(Leaf3_yScale*554)+Leaf3_y);
vertex(wc+(Leaf3_xScale*277)+Leaf3_x,hc+(Leaf3_yScale*511)+Leaf3_y);
vertex(wc+(Leaf3_xScale*291)+Leaf3_x,hc+(Leaf3_yScale*486)+Leaf3_y);
vertex(wc+(Leaf3_xScale*321)+Leaf3_x,hc+(Leaf3_yScale*467)+Leaf3_y);
vertex(wc+(Leaf3_xScale*326)+Leaf3_x,hc+(Leaf3_yScale*450)+Leaf3_y);
vertex(wc+(Leaf3_xScale*340)+Leaf3_x,hc+(Leaf3_yScale*442)+Leaf3_y);
vertex(wc+(Leaf3_xScale*357)+Leaf3_x,hc+(Leaf3_yScale*440)+Leaf3_y);
vertex(wc+(Leaf3_xScale*385)+Leaf3_x,hc+(Leaf3_yScale*426)+Leaf3_y);
vertex(wc+(Leaf3_xScale*402)+Leaf3_x,hc+(Leaf3_yScale*418)+Leaf3_y);
vertex(wc+(Leaf3_xScale*417)+Leaf3_x,hc+(Leaf3_yScale*424)+Leaf3_y);
vertex(wc+(Leaf3_xScale*460)+Leaf3_x,hc+(Leaf3_yScale*425)+Leaf3_y);
vertex(wc+(Leaf3_xScale*473)+Leaf3_x,hc+(Leaf3_yScale*428)+Leaf3_y);
vertex(wc+(Leaf3_xScale*481)+Leaf3_x,hc+(Leaf3_yScale*444)+Leaf3_y);
vertex(wc+(Leaf3_xScale*494)+Leaf3_x,hc+(Leaf3_yScale*448)+Leaf3_y);
vertex(wc+(Leaf3_xScale*496)+Leaf3_x,hc+(Leaf3_yScale*453)+Leaf3_y);
vertex(wc+(Leaf3_xScale*486)+Leaf3_x,hc+(Leaf3_yScale*453)+Leaf3_y);
vertex(wc+(Leaf3_xScale*476)+Leaf3_x,hc+(Leaf3_yScale*450)+Leaf3_y);
vertex(wc+(Leaf3_xScale*472)+Leaf3_x,hc+(Leaf3_yScale*454)+Leaf3_y);
vertex(wc+(Leaf3_xScale*452)+Leaf3_x,hc+(Leaf3_yScale*458)+Leaf3_y);
vertex(wc+(Leaf3_xScale*441)+Leaf3_x,hc+(Leaf3_yScale*457)+Leaf3_y);
vertex(wc+(Leaf3_xScale*420)+Leaf3_x,hc+(Leaf3_yScale*457)+Leaf3_y);
vertex(wc+(Leaf3_xScale*408)+Leaf3_x,hc+(Leaf3_yScale*475)+Leaf3_y);
vertex(wc+(Leaf3_xScale*399)+Leaf3_x,hc+(Leaf3_yScale*486)+Leaf3_y);
vertex(wc+(Leaf3_xScale*379)+Leaf3_x,hc+(Leaf3_yScale*492)+Leaf3_y);
vertex(wc+(Leaf3_xScale*365)+Leaf3_x,hc+(Leaf3_yScale*496)+Leaf3_y);
vertex(wc+(Leaf3_xScale*355)+Leaf3_x,hc+(Leaf3_yScale*507)+Leaf3_y);
vertex(wc+(Leaf3_xScale*337)+Leaf3_x,hc+(Leaf3_yScale*514)+Leaf3_y);
vertex(wc+(Leaf3_xScale*322)+Leaf3_x,hc+(Leaf3_yScale*517)+Leaf3_y);
vertex(wc+(Leaf3_xScale*309)+Leaf3_x,hc+(Leaf3_yScale*533)+Leaf3_y);
vertex(wc+(Leaf3_xScale*288)+Leaf3_x,hc+(Leaf3_yScale*539)+Leaf3_y);
vertex(wc+(Leaf3_xScale*276)+Leaf3_x,hc+(Leaf3_yScale*549)+Leaf3_y);
vertex(wc+(Leaf3_xScale*267)+Leaf3_x,hc+(Leaf3_yScale*559)+Leaf3_y);
vertex(wc+(Leaf3_xScale*259)+Leaf3_x,hc+(Leaf3_yScale*564)+Leaf3_y);
vertex(wc+(Leaf3_xScale*249)+Leaf3_x,hc+(Leaf3_yScale*594)+Leaf3_y);
vertex(wc+(Leaf3_xScale*233)+Leaf3_x,hc+(Leaf3_yScale*645)+Leaf3_y);
vertex(wc+(Leaf3_xScale*227)+Leaf3_x,hc+(Leaf3_yScale*692)+Leaf3_y);
vertex(wc+(Leaf3_xScale*224)+Leaf3_x,hc+(Leaf3_yScale*731)+Leaf3_y);
vertex(wc+(Leaf3_xScale*212)+Leaf3_x,hc+(Leaf3_yScale*841)+Leaf3_y);
endShape(CLOSE);
//ENDLeaf3
}
//Leaf4
{
stroke(lineColour);
fill(leaf);
let Leaf4_x = -scale*180;
let Leaf4_y = -scale*110;
let Leaf4_xScale = scale/4;
let Leaf4_yScale = scale/4;
beginShape();
vertex(wc+(Leaf4_xScale*198)+Leaf4_x,hc+(Leaf4_yScale*837)+Leaf4_y);
vertex(wc+(Leaf4_xScale*235)+Leaf4_x,hc+(Leaf4_yScale*713)+Leaf4_y);
vertex(wc+(Leaf4_xScale*245)+Leaf4_x,hc+(Leaf4_yScale*665)+Leaf4_y);
vertex(wc+(Leaf4_xScale*257)+Leaf4_x,hc+(Leaf4_yScale*629)+Leaf4_y);
vertex(wc+(Leaf4_xScale*275)+Leaf4_x,hc+(Leaf4_yScale*605)+Leaf4_y);
vertex(wc+(Leaf4_xScale*289)+Leaf4_x,hc+(Leaf4_yScale*573)+Leaf4_y);
vertex(wc+(Leaf4_xScale*307)+Leaf4_x,hc+(Leaf4_yScale*549)+Leaf4_y);
vertex(wc+(Leaf4_xScale*314)+Leaf4_x,hc+(Leaf4_yScale*537)+Leaf4_y);
vertex(wc+(Leaf4_xScale*330)+Leaf4_x,hc+(Leaf4_yScale*526)+Leaf4_y);
vertex(wc+(Leaf4_xScale*359)+Leaf4_x,hc+(Leaf4_yScale*516)+Leaf4_y);
vertex(wc+(Leaf4_xScale*380)+Leaf4_x,hc+(Leaf4_yScale*512)+Leaf4_y);
vertex(wc+(Leaf4_xScale*427)+Leaf4_x,hc+(Leaf4_yScale*492)+Leaf4_y);
vertex(wc+(Leaf4_xScale*451)+Leaf4_x,hc+(Leaf4_yScale*490)+Leaf4_y);
vertex(wc+(Leaf4_xScale*478)+Leaf4_x,hc+(Leaf4_yScale*496)+Leaf4_y);
vertex(wc+(Leaf4_xScale*492)+Leaf4_x,hc+(Leaf4_yScale*500)+Leaf4_y);
vertex(wc+(Leaf4_xScale*490)+Leaf4_x,hc+(Leaf4_yScale*504)+Leaf4_y);
vertex(wc+(Leaf4_xScale*481)+Leaf4_x,hc+(Leaf4_yScale*507)+Leaf4_y);
vertex(wc+(Leaf4_xScale*471)+Leaf4_x,hc+(Leaf4_yScale*508)+Leaf4_y);
vertex(wc+(Leaf4_xScale*456)+Leaf4_x,hc+(Leaf4_yScale*515)+Leaf4_y);
vertex(wc+(Leaf4_xScale*427)+Leaf4_x,hc+(Leaf4_yScale*548)+Leaf4_y);
vertex(wc+(Leaf4_xScale*399)+Leaf4_x,hc+(Leaf4_yScale*576)+Leaf4_y);
vertex(wc+(Leaf4_xScale*362)+Leaf4_x,hc+(Leaf4_yScale*604)+Leaf4_y);
vertex(wc+(Leaf4_xScale*333)+Leaf4_x,hc+(Leaf4_yScale*614)+Leaf4_y);
vertex(wc+(Leaf4_xScale*309)+Leaf4_x,hc+(Leaf4_yScale*618)+Leaf4_y);
vertex(wc+(Leaf4_xScale*275)+Leaf4_x,hc+(Leaf4_yScale*624)+Leaf4_y);
vertex(wc+(Leaf4_xScale*267)+Leaf4_x,hc+(Leaf4_yScale*627)+Leaf4_y);
vertex(wc+(Leaf4_xScale*258)+Leaf4_x,hc+(Leaf4_yScale*644)+Leaf4_y);
vertex(wc+(Leaf4_xScale*250)+Leaf4_x,hc+(Leaf4_yScale*679)+Leaf4_y);
vertex(wc+(Leaf4_xScale*246)+Leaf4_x,hc+(Leaf4_yScale*730)+Leaf4_y);
vertex(wc+(Leaf4_xScale*233)+Leaf4_x,hc+(Leaf4_yScale*799)+Leaf4_y);
vertex(wc+(Leaf4_xScale*227)+Leaf4_x,hc+(Leaf4_yScale*843)+Leaf4_y);
endShape(CLOSE);
//ENDLeaf4
}
//Leaf5
{
stroke(lineColour);
fill(leaf);
let Leaf5_x = -scale*165;
let Leaf5_y = -scale*90;
let Leaf5_xScale = scale/6;
let Leaf5_yScale = scale/6;
beginShape();
vertex(wc+(Leaf5_xScale*151)+Leaf5_x,hc+(Leaf5_yScale*843)+Leaf5_y);
vertex(wc+(Leaf5_xScale*147)+Leaf5_x,hc+(Leaf5_yScale*603)+Leaf5_y);
vertex(wc+(Leaf5_xScale*145)+Leaf5_x,hc+(Leaf5_yScale*502)+Leaf5_y);
vertex(wc+(Leaf5_xScale*153)+Leaf5_x,hc+(Leaf5_yScale*486)+Leaf5_y);
vertex(wc+(Leaf5_xScale*160)+Leaf5_x,hc+(Leaf5_yScale*474)+Leaf5_y);
vertex(wc+(Leaf5_xScale*159)+Leaf5_x,hc+(Leaf5_yScale*461)+Leaf5_y);
vertex(wc+(Leaf5_xScale*159)+Leaf5_x,hc+(Leaf5_yScale*440)+Leaf5_y);
vertex(wc+(Leaf5_xScale*162)+Leaf5_x,hc+(Leaf5_yScale*426)+Leaf5_y);
vertex(wc+(Leaf5_xScale*169)+Leaf5_x,hc+(Leaf5_yScale*411)+Leaf5_y);
vertex(wc+(Leaf5_xScale*176)+Leaf5_x,hc+(Leaf5_yScale*389)+Leaf5_y);
vertex(wc+(Leaf5_xScale*196)+Leaf5_x,hc+(Leaf5_yScale*363)+Leaf5_y);
vertex(wc+(Leaf5_xScale*190)+Leaf5_x,hc+(Leaf5_yScale*343)+Leaf5_y);
vertex(wc+(Leaf5_xScale*187)+Leaf5_x,hc+(Leaf5_yScale*333)+Leaf5_y);
vertex(wc+(Leaf5_xScale*186)+Leaf5_x,hc+(Leaf5_yScale*315)+Leaf5_y);
vertex(wc+(Leaf5_xScale*188)+Leaf5_x,hc+(Leaf5_yScale*302)+Leaf5_y);
vertex(wc+(Leaf5_xScale*179)+Leaf5_x,hc+(Leaf5_yScale*282)+Leaf5_y);
vertex(wc+(Leaf5_xScale*174)+Leaf5_x,hc+(Leaf5_yScale*260)+Leaf5_y);
vertex(wc+(Leaf5_xScale*161)+Leaf5_x,hc+(Leaf5_yScale*213)+Leaf5_y);
vertex(wc+(Leaf5_xScale*142)+Leaf5_x,hc+(Leaf5_yScale*198)+Leaf5_y);
vertex(wc+(Leaf5_xScale*130)+Leaf5_x,hc+(Leaf5_yScale*185)+Leaf5_y);
vertex(wc+(Leaf5_xScale*114)+Leaf5_x,hc+(Leaf5_yScale*167)+Leaf5_y);
vertex(wc+(Leaf5_xScale*87)+Leaf5_x,hc+(Leaf5_yScale*153)+Leaf5_y);
vertex(wc+(Leaf5_xScale*72)+Leaf5_x,hc+(Leaf5_yScale*144)+Leaf5_y);
vertex(wc+(Leaf5_xScale*56)+Leaf5_x,hc+(Leaf5_yScale*130)+Leaf5_y);
vertex(wc+(Leaf5_xScale*47)+Leaf5_x,hc+(Leaf5_yScale*123)+Leaf5_y);
vertex(wc+(Leaf5_xScale*35)+Leaf5_x,hc+(Leaf5_yScale*120)+Leaf5_y);
vertex(wc+(Leaf5_xScale*48)+Leaf5_x,hc+(Leaf5_yScale*132)+Leaf5_y);
vertex(wc+(Leaf5_xScale*49)+Leaf5_x,hc+(Leaf5_yScale*141)+Leaf5_y);
vertex(wc+(Leaf5_xScale*47)+Leaf5_x,hc+(Leaf5_yScale*152)+Leaf5_y);
vertex(wc+(Leaf5_xScale*50)+Leaf5_x,hc+(Leaf5_yScale*172)+Leaf5_y);
vertex(wc+(Leaf5_xScale*59)+Leaf5_x,hc+(Leaf5_yScale*203)+Leaf5_y);
vertex(wc+(Leaf5_xScale*65)+Leaf5_x,hc+(Leaf5_yScale*226)+Leaf5_y);
vertex(wc+(Leaf5_xScale*99)+Leaf5_x,hc+(Leaf5_yScale*255)+Leaf5_y);
vertex(wc+(Leaf5_xScale*108)+Leaf5_x,hc+(Leaf5_yScale*295)+Leaf5_y);
vertex(wc+(Leaf5_xScale*108)+Leaf5_x,hc+(Leaf5_yScale*321)+Leaf5_y);
vertex(wc+(Leaf5_xScale*115)+Leaf5_x,hc+(Leaf5_yScale*339)+Leaf5_y);
vertex(wc+(Leaf5_xScale*129)+Leaf5_x,hc+(Leaf5_yScale*385)+Leaf5_y);
vertex(wc+(Leaf5_xScale*135)+Leaf5_x,hc+(Leaf5_yScale*400)+Leaf5_y);
vertex(wc+(Leaf5_xScale*138)+Leaf5_x,hc+(Leaf5_yScale*413)+Leaf5_y);
vertex(wc+(Leaf5_xScale*134)+Leaf5_x,hc+(Leaf5_yScale*453)+Leaf5_y);
vertex(wc+(Leaf5_xScale*130)+Leaf5_x,hc+(Leaf5_yScale*480)+Leaf5_y);
vertex(wc+(Leaf5_xScale*136)+Leaf5_x,hc+(Leaf5_yScale*502)+Leaf5_y);
vertex(wc+(Leaf5_xScale*139)+Leaf5_x,hc+(Leaf5_yScale*575)+Leaf5_y);
vertex(wc+(Leaf5_xScale*134)+Leaf5_x,hc+(Leaf5_yScale*653)+Leaf5_y);
vertex(wc+(Leaf5_xScale*130)+Leaf5_x,hc+(Leaf5_yScale*746)+Leaf5_y);
vertex(wc+(Leaf5_xScale*125)+Leaf5_x,hc+(Leaf5_yScale*846)+Leaf5_y);
endShape(CLOSE);
//ENDLeaf5
}
//Leaf6
{
stroke(lineColour);
fill(leaf);
let Leaf6_x = -scale*180;
let Leaf6_y = -scale*110;
let Leaf6_xScale = scale/4;
let Leaf6_yScale = scale/4;
beginShape();
vertex(wc+(Leaf6_xScale*183)+Leaf6_x,hc+(Leaf6_yScale*837)+Leaf6_y);
vertex(wc+(Leaf6_xScale*211)+Leaf6_x,hc+(Leaf6_yScale*662)+Leaf6_y);
vertex(wc+(Leaf6_xScale*216)+Leaf6_x,hc+(Leaf6_yScale*613)+Leaf6_y);
vertex(wc+(Leaf6_xScale*225)+Leaf6_x,hc+(Leaf6_yScale*577)+Leaf6_y);
vertex(wc+(Leaf6_xScale*226)+Leaf6_x,hc+(Leaf6_yScale*546)+Leaf6_y);
vertex(wc+(Leaf6_xScale*249)+Leaf6_x,hc+(Leaf6_yScale*513)+Leaf6_y);
vertex(wc+(Leaf6_xScale*264)+Leaf6_x,hc+(Leaf6_yScale*503)+Leaf6_y);
vertex(wc+(Leaf6_xScale*282)+Leaf6_x,hc+(Leaf6_yScale*500)+Leaf6_y);
vertex(wc+(Leaf6_xScale*321)+Leaf6_x,hc+(Leaf6_yScale*482)+Leaf6_y);
vertex(wc+(Leaf6_xScale*322)+Leaf6_x,hc+(Leaf6_yScale*490)+Leaf6_y);
vertex(wc+(Leaf6_xScale*319)+Leaf6_x,hc+(Leaf6_yScale*499)+Leaf6_y);
vertex(wc+(Leaf6_xScale*302)+Leaf6_x,hc+(Leaf6_yScale*511)+Leaf6_y);
vertex(wc+(Leaf6_xScale*278)+Leaf6_x,hc+(Leaf6_yScale*525)+Leaf6_y);
vertex(wc+(Leaf6_xScale*261)+Leaf6_x,hc+(Leaf6_yScale*546)+Leaf6_y);
vertex(wc+(Leaf6_xScale*245)+Leaf6_x,hc+(Leaf6_yScale*567)+Leaf6_y);
vertex(wc+(Leaf6_xScale*231)+Leaf6_x,hc+(Leaf6_yScale*584)+Leaf6_y);
vertex(wc+(Leaf6_xScale*227)+Leaf6_x,hc+(Leaf6_yScale*593)+Leaf6_y);
vertex(wc+(Leaf6_xScale*223)+Leaf6_x,hc+(Leaf6_yScale*604)+Leaf6_y);
vertex(wc+(Leaf6_xScale*219)+Leaf6_x,hc+(Leaf6_yScale*625)+Leaf6_y);
vertex(wc+(Leaf6_xScale*218)+Leaf6_x,hc+(Leaf6_yScale*646)+Leaf6_y);
vertex(wc+(Leaf6_xScale*217)+Leaf6_x,hc+(Leaf6_yScale*660)+Leaf6_y);
vertex(wc+(Leaf6_xScale*214)+Leaf6_x,hc+(Leaf6_yScale*682)+Leaf6_y);
vertex(wc+(Leaf6_xScale*205)+Leaf6_x,hc+(Leaf6_yScale*832)+Leaf6_y);
endShape(CLOSE);
//ENDLeaf6
}
//Leaf7
{
stroke(lineColour);
fill(leaf);
let Leaf7_x = -scale*180;
let Leaf7_y = -scale*110;
let Leaf7_xScale = scale/4;
let Leaf7_yScale = scale/4;
beginShape();
vertex(wc+(Leaf7_xScale*181)+Leaf7_x,hc+(Leaf7_yScale*844)+Leaf7_y);
vertex(wc+(Leaf7_xScale*161)+Leaf7_x,hc+(Leaf7_yScale*778)+Leaf7_y);
vertex(wc+(Leaf7_xScale*154)+Leaf7_x,hc+(Leaf7_yScale*748)+Leaf7_y);
vertex(wc+(Leaf7_xScale*148)+Leaf7_x,hc+(Leaf7_yScale*738)+Leaf7_y);
vertex(wc+(Leaf7_xScale*141)+Leaf7_x,hc+(Leaf7_yScale*726)+Leaf7_y);
vertex(wc+(Leaf7_xScale*134)+Leaf7_x,hc+(Leaf7_yScale*719)+Leaf7_y);
vertex(wc+(Leaf7_xScale*97)+Leaf7_x,hc+(Leaf7_yScale*720)+Leaf7_y);
vertex(wc+(Leaf7_xScale*84)+Leaf7_x,hc+(Leaf7_yScale*685)+Leaf7_y);
vertex(wc+(Leaf7_xScale*78)+Leaf7_x,hc+(Leaf7_yScale*664)+Leaf7_y);
vertex(wc+(Leaf7_xScale*58)+Leaf7_x,hc+(Leaf7_yScale*634)+Leaf7_y);
vertex(wc+(Leaf7_xScale*29)+Leaf7_x,hc+(Leaf7_yScale*620)+Leaf7_y);
vertex(wc+(Leaf7_xScale*16)+Leaf7_x,hc+(Leaf7_yScale*573)+Leaf7_y);
vertex(wc+(Leaf7_xScale*13)+Leaf7_x,hc+(Leaf7_yScale*537)+Leaf7_y);
vertex(wc+(Leaf7_xScale*28)+Leaf7_x,hc+(Leaf7_yScale*542)+Leaf7_y);
vertex(wc+(Leaf7_xScale*38)+Leaf7_x,hc+(Leaf7_yScale*559)+Leaf7_y);
vertex(wc+(Leaf7_xScale*85)+Leaf7_x,hc+(Leaf7_yScale*575)+Leaf7_y);
vertex(wc+(Leaf7_xScale*109)+Leaf7_x,hc+(Leaf7_yScale*581)+Leaf7_y);
vertex(wc+(Leaf7_xScale*124)+Leaf7_x,hc+(Leaf7_yScale*606)+Leaf7_y);
vertex(wc+(Leaf7_xScale*129)+Leaf7_x,hc+(Leaf7_yScale*619)+Leaf7_y);
vertex(wc+(Leaf7_xScale*141)+Leaf7_x,hc+(Leaf7_yScale*626)+Leaf7_y);
vertex(wc+(Leaf7_xScale*153)+Leaf7_x,hc+(Leaf7_yScale*632)+Leaf7_y);
vertex(wc+(Leaf7_xScale*172)+Leaf7_x,hc+(Leaf7_yScale*647)+Leaf7_y);
vertex(wc+(Leaf7_xScale*176)+Leaf7_x,hc+(Leaf7_yScale*681)+Leaf7_y);
vertex(wc+(Leaf7_xScale*194)+Leaf7_x,hc+(Leaf7_yScale*698)+Leaf7_y);
vertex(wc+(Leaf7_xScale*185)+Leaf7_x,hc+(Leaf7_yScale*711)+Leaf7_y);
vertex(wc+(Leaf7_xScale*180)+Leaf7_x,hc+(Leaf7_yScale*724)+Leaf7_y);
vertex(wc+(Leaf7_xScale*174)+Leaf7_x,hc+(Leaf7_yScale*742)+Leaf7_y);
vertex(wc+(Leaf7_xScale*165)+Leaf7_x,hc+(Leaf7_yScale*758)+Leaf7_y);
vertex(wc+(Leaf7_xScale*173)+Leaf7_x,hc+(Leaf7_yScale*788)+Leaf7_y);
vertex(wc+(Leaf7_xScale*185)+Leaf7_x,hc+(Leaf7_yScale*813)+Leaf7_y);
vertex(wc+(Leaf7_xScale*193)+Leaf7_x,hc+(Leaf7_yScale*832)+Leaf7_y);
endShape(CLOSE);
//ENDLeaf7
}
//Leaf10
{
stroke(lineColour);
fill(leaf);
let Leaf10_x = -scale*180;
let Leaf10_y = -scale*90;
let Leaf10_xScale = scale/6;
let Leaf10_yScale = scale/6;
beginShape();
vertex(wc+(Leaf10_xScale*142)+Leaf10_x,hc+(Leaf10_yScale*851)+Leaf10_y);
vertex(wc+(Leaf10_xScale*124)+Leaf10_x,hc+(Leaf10_yScale*746)+Leaf10_y);
vertex(wc+(Leaf10_xScale*107)+Leaf10_x,hc+(Leaf10_yScale*717)+Leaf10_y);
vertex(wc+(Leaf10_xScale*102)+Leaf10_x,hc+(Leaf10_yScale*703)+Leaf10_y);
vertex(wc+(Leaf10_xScale*102)+Leaf10_x,hc+(Leaf10_yScale*681)+Leaf10_y);
vertex(wc+(Leaf10_xScale*101)+Leaf10_x,hc+(Leaf10_yScale*639)+Leaf10_y);
vertex(wc+(Leaf10_xScale*88)+Leaf10_x,hc+(Leaf10_yScale*607)+Leaf10_y);
vertex(wc+(Leaf10_xScale*60)+Leaf10_x,hc+(Leaf10_yScale*583)+Leaf10_y);
vertex(wc+(Leaf10_xScale*42)+Leaf10_x,hc+(Leaf10_yScale*547)+Leaf10_y);
vertex(wc+(Leaf10_xScale*35)+Leaf10_x,hc+(Leaf10_yScale*518)+Leaf10_y);
vertex(wc+(Leaf10_xScale*21)+Leaf10_x,hc+(Leaf10_yScale*507)+Leaf10_y);
vertex(wc+(Leaf10_xScale*23)+Leaf10_x,hc+(Leaf10_yScale*526)+Leaf10_y);
vertex(wc+(Leaf10_xScale*16)+Leaf10_x,hc+(Leaf10_yScale*550)+Leaf10_y);
vertex(wc+(Leaf10_xScale*8)+Leaf10_x,hc+(Leaf10_yScale*614)+Leaf10_y);
vertex(wc+(Leaf10_xScale*15)+Leaf10_x,hc+(Leaf10_yScale*647)+Leaf10_y);
vertex(wc+(Leaf10_xScale*56)+Leaf10_x,hc+(Leaf10_yScale*689)+Leaf10_y);
vertex(wc+(Leaf10_xScale*80)+Leaf10_x,hc+(Leaf10_yScale*740)+Leaf10_y);
vertex(wc+(Leaf10_xScale*94)+Leaf10_x,hc+(Leaf10_yScale*740)+Leaf10_y);
vertex(wc+(Leaf10_xScale*117)+Leaf10_x,hc+(Leaf10_yScale*752)+Leaf10_y);
vertex(wc+(Leaf10_xScale*118)+Leaf10_x,hc+(Leaf10_yScale*761)+Leaf10_y);
vertex(wc+(Leaf10_xScale*130)+Leaf10_x,hc+(Leaf10_yScale*848)+Leaf10_y);
endShape(CLOSE);
//ENDLeaf10
}
pop();
pop();




push();

HleafTrack = (scale*movex) + map(mouseX, 0, width, -(scale*1), (scale*30), true);

translate(HleafTrack-scale*20,scale*10);


push();

angleMode(DEGREES);
rotate(30);
translate(scale*60,-scale*10);

//Leaf7  LEAN LEFT JAGGY
{
stroke(lineColour);
fill(leaf);
let Leaf7_x = -scale*170;
let Leaf7_y = -scale*120;
let Leaf7_xScale = scale/4;
let Leaf7_yScale = scale/4;
beginShape();
vertex(wc+(Leaf7_xScale*181)+Leaf7_x,hc+(Leaf7_yScale*844)+Leaf7_y);
vertex(wc+(Leaf7_xScale*161)+Leaf7_x,hc+(Leaf7_yScale*778)+Leaf7_y);
vertex(wc+(Leaf7_xScale*154)+Leaf7_x,hc+(Leaf7_yScale*748)+Leaf7_y);
vertex(wc+(Leaf7_xScale*148)+Leaf7_x,hc+(Leaf7_yScale*738)+Leaf7_y);
vertex(wc+(Leaf7_xScale*141)+Leaf7_x,hc+(Leaf7_yScale*726)+Leaf7_y);
vertex(wc+(Leaf7_xScale*134)+Leaf7_x,hc+(Leaf7_yScale*719)+Leaf7_y);
vertex(wc+(Leaf7_xScale*97)+Leaf7_x,hc+(Leaf7_yScale*720)+Leaf7_y);
vertex(wc+(Leaf7_xScale*84)+Leaf7_x,hc+(Leaf7_yScale*685)+Leaf7_y);
vertex(wc+(Leaf7_xScale*78)+Leaf7_x,hc+(Leaf7_yScale*664)+Leaf7_y);
vertex(wc+(Leaf7_xScale*58)+Leaf7_x,hc+(Leaf7_yScale*634)+Leaf7_y);
vertex(wc+(Leaf7_xScale*29)+Leaf7_x,hc+(Leaf7_yScale*620)+Leaf7_y);
vertex(wc+(Leaf7_xScale*16)+Leaf7_x,hc+(Leaf7_yScale*573)+Leaf7_y);
vertex(wc+(Leaf7_xScale*13)+Leaf7_x,hc+(Leaf7_yScale*537)+Leaf7_y);
vertex(wc+(Leaf7_xScale*28)+Leaf7_x,hc+(Leaf7_yScale*542)+Leaf7_y);
vertex(wc+(Leaf7_xScale*38)+Leaf7_x,hc+(Leaf7_yScale*559)+Leaf7_y);
vertex(wc+(Leaf7_xScale*85)+Leaf7_x,hc+(Leaf7_yScale*575)+Leaf7_y);
vertex(wc+(Leaf7_xScale*109)+Leaf7_x,hc+(Leaf7_yScale*581)+Leaf7_y);
vertex(wc+(Leaf7_xScale*124)+Leaf7_x,hc+(Leaf7_yScale*606)+Leaf7_y);
vertex(wc+(Leaf7_xScale*129)+Leaf7_x,hc+(Leaf7_yScale*619)+Leaf7_y);
vertex(wc+(Leaf7_xScale*141)+Leaf7_x,hc+(Leaf7_yScale*626)+Leaf7_y);
vertex(wc+(Leaf7_xScale*153)+Leaf7_x,hc+(Leaf7_yScale*632)+Leaf7_y);
vertex(wc+(Leaf7_xScale*172)+Leaf7_x,hc+(Leaf7_yScale*647)+Leaf7_y);
vertex(wc+(Leaf7_xScale*176)+Leaf7_x,hc+(Leaf7_yScale*681)+Leaf7_y);
vertex(wc+(Leaf7_xScale*194)+Leaf7_x,hc+(Leaf7_yScale*698)+Leaf7_y);
vertex(wc+(Leaf7_xScale*185)+Leaf7_x,hc+(Leaf7_yScale*711)+Leaf7_y);
vertex(wc+(Leaf7_xScale*180)+Leaf7_x,hc+(Leaf7_yScale*724)+Leaf7_y);
vertex(wc+(Leaf7_xScale*174)+Leaf7_x,hc+(Leaf7_yScale*742)+Leaf7_y);
vertex(wc+(Leaf7_xScale*165)+Leaf7_x,hc+(Leaf7_yScale*758)+Leaf7_y);
vertex(wc+(Leaf7_xScale*173)+Leaf7_x,hc+(Leaf7_yScale*788)+Leaf7_y);
vertex(wc+(Leaf7_xScale*185)+Leaf7_x,hc+(Leaf7_yScale*813)+Leaf7_y);
vertex(wc+(Leaf7_xScale*193)+Leaf7_x,hc+(Leaf7_yScale*832)+Leaf7_y);
endShape(CLOSE);
//ENDLeaf7
}

//Leaf9  BACKMOST MEDIUM
{
stroke(lineColour);
fill(leaf);
let Leaf9_x = -scale*180;
let Leaf9_y = -scale*100;
let Leaf9_xScale = scale/4;
let Leaf9_yScale = scale/4;
beginShape();
vertex(wc+(Leaf9_xScale*151)+Leaf9_x,hc+(Leaf9_yScale*841)+Leaf9_y);
vertex(wc+(Leaf9_xScale*125)+Leaf9_x,hc+(Leaf9_yScale*636)+Leaf9_y);
vertex(wc+(Leaf9_xScale*100)+Leaf9_x,hc+(Leaf9_yScale*511)+Leaf9_y);
vertex(wc+(Leaf9_xScale*105)+Leaf9_x,hc+(Leaf9_yScale*484)+Leaf9_y);
vertex(wc+(Leaf9_xScale*108)+Leaf9_x,hc+(Leaf9_yScale*468)+Leaf9_y);
vertex(wc+(Leaf9_xScale*118)+Leaf9_x,hc+(Leaf9_yScale*442)+Leaf9_y);
vertex(wc+(Leaf9_xScale*128)+Leaf9_x,hc+(Leaf9_yScale*419)+Leaf9_y);
vertex(wc+(Leaf9_xScale*117)+Leaf9_x,hc+(Leaf9_yScale*371)+Leaf9_y);
vertex(wc+(Leaf9_xScale*97)+Leaf9_x,hc+(Leaf9_yScale*344)+Leaf9_y);
vertex(wc+(Leaf9_xScale*96)+Leaf9_x,hc+(Leaf9_yScale*305)+Leaf9_y);
vertex(wc+(Leaf9_xScale*96)+Leaf9_x,hc+(Leaf9_yScale*260)+Leaf9_y);
vertex(wc+(Leaf9_xScale*70)+Leaf9_x,hc+(Leaf9_yScale*238)+Leaf9_y);
vertex(wc+(Leaf9_xScale*36)+Leaf9_x,hc+(Leaf9_yScale*200)+Leaf9_y);
vertex(wc+(Leaf9_xScale*26)+Leaf9_x,hc+(Leaf9_yScale*171)+Leaf9_y);
vertex(wc+(Leaf9_xScale*26)+Leaf9_x,hc+(Leaf9_yScale*155)+Leaf9_y);
vertex(wc+(Leaf9_xScale*15)+Leaf9_x,hc+(Leaf9_yScale*137)+Leaf9_y);
vertex(wc+(Leaf9_xScale*13)+Leaf9_x,hc+(Leaf9_yScale*145)+Leaf9_y);
vertex(wc+(Leaf9_xScale*10)+Leaf9_x,hc+(Leaf9_yScale*163)+Leaf9_y);
vertex(wc+(Leaf9_xScale*8)+Leaf9_x,hc+(Leaf9_yScale*205)+Leaf9_y);
vertex(wc+(Leaf9_xScale*19)+Leaf9_x,hc+(Leaf9_yScale*233)+Leaf9_y);
vertex(wc+(Leaf9_xScale*18)+Leaf9_x,hc+(Leaf9_yScale*272)+Leaf9_y);
vertex(wc+(Leaf9_xScale*19)+Leaf9_x,hc+(Leaf9_yScale*313)+Leaf9_y);
vertex(wc+(Leaf9_xScale*28)+Leaf9_x,hc+(Leaf9_yScale*321)+Leaf9_y);
vertex(wc+(Leaf9_xScale*26)+Leaf9_x,hc+(Leaf9_yScale*343)+Leaf9_y);
vertex(wc+(Leaf9_xScale*23)+Leaf9_x,hc+(Leaf9_yScale*369)+Leaf9_y);
vertex(wc+(Leaf9_xScale*53)+Leaf9_x,hc+(Leaf9_yScale*407)+Leaf9_y);
vertex(wc+(Leaf9_xScale*89)+Leaf9_x,hc+(Leaf9_yScale*513)+Leaf9_y);
vertex(wc+(Leaf9_xScale*97)+Leaf9_x,hc+(Leaf9_yScale*558)+Leaf9_y);
vertex(wc+(Leaf9_xScale*112)+Leaf9_x,hc+(Leaf9_yScale*626)+Leaf9_y);
vertex(wc+(Leaf9_xScale*115)+Leaf9_x,hc+(Leaf9_yScale*706)+Leaf9_y);
vertex(wc+(Leaf9_xScale*128)+Leaf9_x,hc+(Leaf9_yScale*844)+Leaf9_y);
vertex(wc+(Leaf9_xScale*80)+Leaf9_x,hc+(Leaf9_yScale*803)+Leaf9_y);
endShape(CLOSE);
//ENDLeaf9
}

//Leaf1  BIG LEAF
{
stroke(lineColour);
fill(leaf);
let Leaf1_x = -scale*180;
let Leaf1_y = -scale*110;
let Leaf1_xScale = scale/4;
let Leaf1_yScale = scale/4;
beginShape();
vertex(wc+(Leaf1_xScale*153)+Leaf1_x,hc+(Leaf1_yScale*717)+Leaf1_y);
vertex(wc+(Leaf1_xScale*176)+Leaf1_x,hc+(Leaf1_yScale*559)+Leaf1_y);
vertex(wc+(Leaf1_xScale*185)+Leaf1_x,hc+(Leaf1_yScale*493)+Leaf1_y);
vertex(wc+(Leaf1_xScale*180)+Leaf1_x,hc+(Leaf1_yScale*475)+Leaf1_y);
vertex(wc+(Leaf1_xScale*149)+Leaf1_x,hc+(Leaf1_yScale*441)+Leaf1_y);
vertex(wc+(Leaf1_xScale*148)+Leaf1_x,hc+(Leaf1_yScale*426)+Leaf1_y);
vertex(wc+(Leaf1_xScale*144)+Leaf1_x,hc+(Leaf1_yScale*409)+Leaf1_y);
vertex(wc+(Leaf1_xScale*156)+Leaf1_x,hc+(Leaf1_yScale*374)+Leaf1_y);
vertex(wc+(Leaf1_xScale*155)+Leaf1_x,hc+(Leaf1_yScale*358)+Leaf1_y);
vertex(wc+(Leaf1_xScale*163)+Leaf1_x,hc+(Leaf1_yScale*342)+Leaf1_y);
vertex(wc+(Leaf1_xScale*163)+Leaf1_x,hc+(Leaf1_yScale*320)+Leaf1_y);
vertex(wc+(Leaf1_xScale*172)+Leaf1_x,hc+(Leaf1_yScale*292)+Leaf1_y);
vertex(wc+(Leaf1_xScale*185)+Leaf1_x,hc+(Leaf1_yScale*277)+Leaf1_y);
vertex(wc+(Leaf1_xScale*192)+Leaf1_x,hc+(Leaf1_yScale*263)+Leaf1_y);
vertex(wc+(Leaf1_xScale*212)+Leaf1_x,hc+(Leaf1_yScale*252)+Leaf1_y);
vertex(wc+(Leaf1_xScale*222)+Leaf1_x,hc+(Leaf1_yScale*221)+Leaf1_y);
vertex(wc+(Leaf1_xScale*236)+Leaf1_x,hc+(Leaf1_yScale*200)+Leaf1_y);
vertex(wc+(Leaf1_xScale*274)+Leaf1_x,hc+(Leaf1_yScale*186)+Leaf1_y);
vertex(wc+(Leaf1_xScale*286)+Leaf1_x,hc+(Leaf1_yScale*173)+Leaf1_y);
vertex(wc+(Leaf1_xScale*303)+Leaf1_x,hc+(Leaf1_yScale*150)+Leaf1_y);
vertex(wc+(Leaf1_xScale*318)+Leaf1_x,hc+(Leaf1_yScale*143)+Leaf1_y);
vertex(wc+(Leaf1_xScale*330)+Leaf1_x,hc+(Leaf1_yScale*136)+Leaf1_y);
vertex(wc+(Leaf1_xScale*332)+Leaf1_x,hc+(Leaf1_yScale*138)+Leaf1_y);
vertex(wc+(Leaf1_xScale*329)+Leaf1_x,hc+(Leaf1_yScale*143)+Leaf1_y);
vertex(wc+(Leaf1_xScale*327)+Leaf1_x,hc+(Leaf1_yScale*158)+Leaf1_y);
vertex(wc+(Leaf1_xScale*325)+Leaf1_x,hc+(Leaf1_yScale*176)+Leaf1_y);
vertex(wc+(Leaf1_xScale*327)+Leaf1_x,hc+(Leaf1_yScale*195)+Leaf1_y);
vertex(wc+(Leaf1_xScale*333)+Leaf1_x,hc+(Leaf1_yScale*219)+Leaf1_y);
vertex(wc+(Leaf1_xScale*334)+Leaf1_x,hc+(Leaf1_yScale*248)+Leaf1_y);
vertex(wc+(Leaf1_xScale*324)+Leaf1_x,hc+(Leaf1_yScale*271)+Leaf1_y);
vertex(wc+(Leaf1_xScale*325)+Leaf1_x,hc+(Leaf1_yScale*295)+Leaf1_y);
vertex(wc+(Leaf1_xScale*325)+Leaf1_x,hc+(Leaf1_yScale*313)+Leaf1_y);
vertex(wc+(Leaf1_xScale*316)+Leaf1_x,hc+(Leaf1_yScale*334)+Leaf1_y);
vertex(wc+(Leaf1_xScale*311)+Leaf1_x,hc+(Leaf1_yScale*362)+Leaf1_y);
vertex(wc+(Leaf1_xScale*295)+Leaf1_x,hc+(Leaf1_yScale*398)+Leaf1_y);
vertex(wc+(Leaf1_xScale*295)+Leaf1_x,hc+(Leaf1_yScale*425)+Leaf1_y);
vertex(wc+(Leaf1_xScale*283)+Leaf1_x,hc+(Leaf1_yScale*442)+Leaf1_y);
vertex(wc+(Leaf1_xScale*265)+Leaf1_x,hc+(Leaf1_yScale*460)+Leaf1_y);
vertex(wc+(Leaf1_xScale*259)+Leaf1_x,hc+(Leaf1_yScale*476)+Leaf1_y);
vertex(wc+(Leaf1_xScale*236)+Leaf1_x,hc+(Leaf1_yScale*482)+Leaf1_y);
vertex(wc+(Leaf1_xScale*212)+Leaf1_x,hc+(Leaf1_yScale*487)+Leaf1_y);
vertex(wc+(Leaf1_xScale*201)+Leaf1_x,hc+(Leaf1_yScale*491)+Leaf1_y);
vertex(wc+(Leaf1_xScale*191)+Leaf1_x,hc+(Leaf1_yScale*499)+Leaf1_y);
vertex(wc+(Leaf1_xScale*186)+Leaf1_x,hc+(Leaf1_yScale*534)+Leaf1_y);
vertex(wc+(Leaf1_xScale*180)+Leaf1_x,hc+(Leaf1_yScale*594)+Leaf1_y);
vertex(wc+(Leaf1_xScale*170)+Leaf1_x,hc+(Leaf1_yScale*712)+Leaf1_y);
vertex(wc+(Leaf1_xScale*164)+Leaf1_x,hc+(Leaf1_yScale*870)+Leaf1_y);
vertex(wc+(Leaf1_xScale*167)+Leaf1_x,hc+(Leaf1_yScale*923)+Leaf1_y);
vertex(wc+(Leaf1_xScale*126)+Leaf1_x,hc+(Leaf1_yScale*897)+Leaf1_y);
vertex(wc+(Leaf1_xScale*138)+Leaf1_x,hc+(Leaf1_yScale*843)+Leaf1_y);
endShape(CLOSE);
//ENDLeaf1
}

//Leaf5  CUTTY CUTS
{
stroke(lineColour);
fill(leaf);
let Leaf5_x = -scale*180;
let Leaf5_y = -scale*110;
let Leaf5_xScale = scale/4;
let Leaf5_yScale = scale/4;
beginShape();
vertex(wc+(Leaf5_xScale*151)+Leaf5_x,hc+(Leaf5_yScale*843)+Leaf5_y);
// vertex(wc+(Leaf5_xScale*147)+Leaf5_x,hc+(Leaf5_yScale*603)+Leaf5_y);
// vertex(wc+(Leaf5_xScale*145)+Leaf5_x,hc+(Leaf5_yScale*502)+Leaf5_y);
// vertex(wc+(Leaf5_xScale*153)+Leaf5_x,hc+(Leaf5_yScale*486)+Leaf5_y);
vertex(wc+(Leaf5_xScale*160)+Leaf5_x,hc+(Leaf5_yScale*474)+Leaf5_y);
vertex(wc+(Leaf5_xScale*159)+Leaf5_x,hc+(Leaf5_yScale*461)+Leaf5_y);
vertex(wc+(Leaf5_xScale*159)+Leaf5_x,hc+(Leaf5_yScale*440)+Leaf5_y);
vertex(wc+(Leaf5_xScale*162)+Leaf5_x,hc+(Leaf5_yScale*426)+Leaf5_y);
vertex(wc+(Leaf5_xScale*169)+Leaf5_x,hc+(Leaf5_yScale*411)+Leaf5_y);
vertex(wc+(Leaf5_xScale*176)+Leaf5_x,hc+(Leaf5_yScale*389)+Leaf5_y);
vertex(wc+(Leaf5_xScale*196)+Leaf5_x,hc+(Leaf5_yScale*363)+Leaf5_y);
vertex(wc+(Leaf5_xScale*190)+Leaf5_x,hc+(Leaf5_yScale*343)+Leaf5_y);
vertex(wc+(Leaf5_xScale*187)+Leaf5_x,hc+(Leaf5_yScale*333)+Leaf5_y);
vertex(wc+(Leaf5_xScale*186)+Leaf5_x,hc+(Leaf5_yScale*315)+Leaf5_y);
vertex(wc+(Leaf5_xScale*188)+Leaf5_x,hc+(Leaf5_yScale*302)+Leaf5_y);
vertex(wc+(Leaf5_xScale*179)+Leaf5_x,hc+(Leaf5_yScale*282)+Leaf5_y);
vertex(wc+(Leaf5_xScale*174)+Leaf5_x,hc+(Leaf5_yScale*260)+Leaf5_y);
vertex(wc+(Leaf5_xScale*161)+Leaf5_x,hc+(Leaf5_yScale*213)+Leaf5_y);
vertex(wc+(Leaf5_xScale*142)+Leaf5_x,hc+(Leaf5_yScale*198)+Leaf5_y);
vertex(wc+(Leaf5_xScale*130)+Leaf5_x,hc+(Leaf5_yScale*185)+Leaf5_y);
vertex(wc+(Leaf5_xScale*114)+Leaf5_x,hc+(Leaf5_yScale*167)+Leaf5_y);
vertex(wc+(Leaf5_xScale*87)+Leaf5_x,hc+(Leaf5_yScale*153)+Leaf5_y);
vertex(wc+(Leaf5_xScale*72)+Leaf5_x,hc+(Leaf5_yScale*144)+Leaf5_y);
vertex(wc+(Leaf5_xScale*56)+Leaf5_x,hc+(Leaf5_yScale*130)+Leaf5_y);
vertex(wc+(Leaf5_xScale*47)+Leaf5_x,hc+(Leaf5_yScale*123)+Leaf5_y);
vertex(wc+(Leaf5_xScale*35)+Leaf5_x,hc+(Leaf5_yScale*120)+Leaf5_y);
vertex(wc+(Leaf5_xScale*48)+Leaf5_x,hc+(Leaf5_yScale*132)+Leaf5_y);
vertex(wc+(Leaf5_xScale*49)+Leaf5_x,hc+(Leaf5_yScale*141)+Leaf5_y);
vertex(wc+(Leaf5_xScale*47)+Leaf5_x,hc+(Leaf5_yScale*152)+Leaf5_y);
vertex(wc+(Leaf5_xScale*50)+Leaf5_x,hc+(Leaf5_yScale*172)+Leaf5_y);
vertex(wc+(Leaf5_xScale*59)+Leaf5_x,hc+(Leaf5_yScale*203)+Leaf5_y);
vertex(wc+(Leaf5_xScale*65)+Leaf5_x,hc+(Leaf5_yScale*226)+Leaf5_y);
vertex(wc+(Leaf5_xScale*86)+Leaf5_x,hc+(Leaf5_yScale*229)+Leaf5_y);
vertex(wc+(Leaf5_xScale*84)+Leaf5_x,hc+(Leaf5_yScale*242)+Leaf5_y);
vertex(wc+(Leaf5_xScale*85)+Leaf5_x,hc+(Leaf5_yScale*247)+Leaf5_y);
vertex(wc+(Leaf5_xScale*90)+Leaf5_x,hc+(Leaf5_yScale*250)+Leaf5_y);
vertex(wc+(Leaf5_xScale*99)+Leaf5_x,hc+(Leaf5_yScale*255)+Leaf5_y);
vertex(wc+(Leaf5_xScale*94)+Leaf5_x,hc+(Leaf5_yScale*272)+Leaf5_y);
vertex(wc+(Leaf5_xScale*95)+Leaf5_x,hc+(Leaf5_yScale*287)+Leaf5_y);
vertex(wc+(Leaf5_xScale*108)+Leaf5_x,hc+(Leaf5_yScale*295)+Leaf5_y);
vertex(wc+(Leaf5_xScale*114)+Leaf5_x,hc+(Leaf5_yScale*301)+Leaf5_y);
vertex(wc+(Leaf5_xScale*108)+Leaf5_x,hc+(Leaf5_yScale*321)+Leaf5_y);
vertex(wc+(Leaf5_xScale*115)+Leaf5_x,hc+(Leaf5_yScale*339)+Leaf5_y);
vertex(wc+(Leaf5_xScale*150)+Leaf5_x,hc+(Leaf5_yScale*480)+Leaf5_y);
vertex(wc+(Leaf5_xScale*145)+Leaf5_x,hc+(Leaf5_yScale*575)+Leaf5_y);
vertex(wc+(Leaf5_xScale*134)+Leaf5_x,hc+(Leaf5_yScale*653)+Leaf5_y);
vertex(wc+(Leaf5_xScale*130)+Leaf5_x,hc+(Leaf5_yScale*746)+Leaf5_y);
vertex(wc+(Leaf5_xScale*125)+Leaf5_x,hc+(Leaf5_yScale*846)+Leaf5_y);
endShape(CLOSE);
//ENDLeaf5
}

pop();

pop();






push();

MleafTrack = (scale*movex) + map(mouseX, 0, width, -(scale*1), (scale*33), true);

translate(MleafTrack-scale*20,scale*10);

push();

angleMode(DEGREES);
rotate(30);
translate(scale*60,-scale*10);


//Leaf2  LITTLE UNDER BIG
{
stroke(lineColour);
fill(leaf);
let Leaf2_x = -scale*180;
let Leaf2_y = -scale*110;
let Leaf2_xScale = scale/4;
let Leaf2_yScale = scale/4;
beginShape();
vertex(wc+(Leaf2_xScale*190)+Leaf2_x,hc+(Leaf2_yScale*854)+Leaf2_y);
vertex(wc+(Leaf2_xScale*204)+Leaf2_x,hc+(Leaf2_yScale*661)+Leaf2_y);
vertex(wc+(Leaf2_xScale*209)+Leaf2_x,hc+(Leaf2_yScale*534)+Leaf2_y);
vertex(wc+(Leaf2_xScale*217)+Leaf2_x,hc+(Leaf2_yScale*526)+Leaf2_y);
vertex(wc+(Leaf2_xScale*221)+Leaf2_x,hc+(Leaf2_yScale*524)+Leaf2_y);
vertex(wc+(Leaf2_xScale*227)+Leaf2_x,hc+(Leaf2_yScale*518)+Leaf2_y);
vertex(wc+(Leaf2_xScale*230)+Leaf2_x,hc+(Leaf2_yScale*510)+Leaf2_y);
vertex(wc+(Leaf2_xScale*232)+Leaf2_x,hc+(Leaf2_yScale*500)+Leaf2_y);
vertex(wc+(Leaf2_xScale*234)+Leaf2_x,hc+(Leaf2_yScale*493)+Leaf2_y);
vertex(wc+(Leaf2_xScale*237)+Leaf2_x,hc+(Leaf2_yScale*465)+Leaf2_y);
vertex(wc+(Leaf2_xScale*226)+Leaf2_x,hc+(Leaf2_yScale*406)+Leaf2_y);
vertex(wc+(Leaf2_xScale*220)+Leaf2_x,hc+(Leaf2_yScale*379)+Leaf2_y);
vertex(wc+(Leaf2_xScale*220)+Leaf2_x,hc+(Leaf2_yScale*372)+Leaf2_y);
vertex(wc+(Leaf2_xScale*207)+Leaf2_x,hc+(Leaf2_yScale*387)+Leaf2_y);
vertex(wc+(Leaf2_xScale*204)+Leaf2_x,hc+(Leaf2_yScale*407)+Leaf2_y);
vertex(wc+(Leaf2_xScale*202)+Leaf2_x,hc+(Leaf2_yScale*437)+Leaf2_y);
vertex(wc+(Leaf2_xScale*198)+Leaf2_x,hc+(Leaf2_yScale*453)+Leaf2_y);
vertex(wc+(Leaf2_xScale*192)+Leaf2_x,hc+(Leaf2_yScale*467)+Leaf2_y);
vertex(wc+(Leaf2_xScale*192)+Leaf2_x,hc+(Leaf2_yScale*525)+Leaf2_y);
vertex(wc+(Leaf2_xScale*204)+Leaf2_x,hc+(Leaf2_yScale*535)+Leaf2_y);
vertex(wc+(Leaf2_xScale*194)+Leaf2_x,hc+(Leaf2_yScale*662)+Leaf2_y);
vertex(wc+(Leaf2_xScale*175)+Leaf2_x,hc+(Leaf2_yScale*758)+Leaf2_y);
vertex(wc+(Leaf2_xScale*161)+Leaf2_x,hc+(Leaf2_yScale*841)+Leaf2_y);
endShape(CLOSE);
//ENDLeaf2
}

//Leaf6  DROOPS RIGHT SMALL
{
stroke(lineColour);
fill(leaf);
let Leaf6_x = -scale*180;
let Leaf6_y = -scale*110;
let Leaf6_xScale = scale/4;
let Leaf6_yScale = scale/4;
beginShape();
vertex(wc+(Leaf6_xScale*183)+Leaf6_x,hc+(Leaf6_yScale*837)+Leaf6_y);
vertex(wc+(Leaf6_xScale*211)+Leaf6_x,hc+(Leaf6_yScale*662)+Leaf6_y);
vertex(wc+(Leaf6_xScale*216)+Leaf6_x,hc+(Leaf6_yScale*613)+Leaf6_y);
vertex(wc+(Leaf6_xScale*225)+Leaf6_x,hc+(Leaf6_yScale*577)+Leaf6_y);
vertex(wc+(Leaf6_xScale*226)+Leaf6_x,hc+(Leaf6_yScale*546)+Leaf6_y);
vertex(wc+(Leaf6_xScale*249)+Leaf6_x,hc+(Leaf6_yScale*513)+Leaf6_y);
vertex(wc+(Leaf6_xScale*264)+Leaf6_x,hc+(Leaf6_yScale*503)+Leaf6_y);
vertex(wc+(Leaf6_xScale*282)+Leaf6_x,hc+(Leaf6_yScale*500)+Leaf6_y);
vertex(wc+(Leaf6_xScale*321)+Leaf6_x,hc+(Leaf6_yScale*482)+Leaf6_y);
vertex(wc+(Leaf6_xScale*322)+Leaf6_x,hc+(Leaf6_yScale*490)+Leaf6_y);
vertex(wc+(Leaf6_xScale*319)+Leaf6_x,hc+(Leaf6_yScale*499)+Leaf6_y);
vertex(wc+(Leaf6_xScale*302)+Leaf6_x,hc+(Leaf6_yScale*511)+Leaf6_y);
vertex(wc+(Leaf6_xScale*278)+Leaf6_x,hc+(Leaf6_yScale*525)+Leaf6_y);
vertex(wc+(Leaf6_xScale*261)+Leaf6_x,hc+(Leaf6_yScale*546)+Leaf6_y);
vertex(wc+(Leaf6_xScale*245)+Leaf6_x,hc+(Leaf6_yScale*567)+Leaf6_y);
vertex(wc+(Leaf6_xScale*231)+Leaf6_x,hc+(Leaf6_yScale*584)+Leaf6_y);
vertex(wc+(Leaf6_xScale*227)+Leaf6_x,hc+(Leaf6_yScale*593)+Leaf6_y);
vertex(wc+(Leaf6_xScale*223)+Leaf6_x,hc+(Leaf6_yScale*604)+Leaf6_y);
vertex(wc+(Leaf6_xScale*219)+Leaf6_x,hc+(Leaf6_yScale*625)+Leaf6_y);
vertex(wc+(Leaf6_xScale*218)+Leaf6_x,hc+(Leaf6_yScale*646)+Leaf6_y);
vertex(wc+(Leaf6_xScale*217)+Leaf6_x,hc+(Leaf6_yScale*660)+Leaf6_y);
vertex(wc+(Leaf6_xScale*214)+Leaf6_x,hc+(Leaf6_yScale*682)+Leaf6_y);
vertex(wc+(Leaf6_xScale*205)+Leaf6_x,hc+(Leaf6_yScale*832)+Leaf6_y);
endShape(CLOSE);
//ENDLeaf6
}

//Leaf8  DROOPS RIGHT FRONTBOTBIG
{
stroke(lineColour);
fill(leaf);
let Leaf8_x = -scale*180;
let Leaf8_y = -scale*110;
let Leaf8_xScale = scale/4;
let Leaf8_yScale = scale/4;
beginShape();
vertex(wc+(Leaf8_xScale*204)+Leaf8_x,hc+(Leaf8_yScale*841)+Leaf8_y);
vertex(wc+(Leaf8_xScale*216)+Leaf8_x,hc+(Leaf8_yScale*738)+Leaf8_y);
vertex(wc+(Leaf8_xScale*210)+Leaf8_x,hc+(Leaf8_yScale*713)+Leaf8_y);
vertex(wc+(Leaf8_xScale*209)+Leaf8_x,hc+(Leaf8_yScale*695)+Leaf8_y);
vertex(wc+(Leaf8_xScale*212)+Leaf8_x,hc+(Leaf8_yScale*652)+Leaf8_y);
vertex(wc+(Leaf8_xScale*225)+Leaf8_x,hc+(Leaf8_yScale*632)+Leaf8_y);
vertex(wc+(Leaf8_xScale*253)+Leaf8_x,hc+(Leaf8_yScale*598)+Leaf8_y);
vertex(wc+(Leaf8_xScale*281)+Leaf8_x,hc+(Leaf8_yScale*579)+Leaf8_y);
vertex(wc+(Leaf8_xScale*309)+Leaf8_x,hc+(Leaf8_yScale*560)+Leaf8_y);
vertex(wc+(Leaf8_xScale*343)+Leaf8_x,hc+(Leaf8_yScale*543)+Leaf8_y);
vertex(wc+(Leaf8_xScale*360)+Leaf8_x,hc+(Leaf8_yScale*530)+Leaf8_y);
vertex(wc+(Leaf8_xScale*367)+Leaf8_x,hc+(Leaf8_yScale*530)+Leaf8_y);
vertex(wc+(Leaf8_xScale*359)+Leaf8_x,hc+(Leaf8_yScale*554)+Leaf8_y);
vertex(wc+(Leaf8_xScale*340)+Leaf8_x,hc+(Leaf8_yScale*580)+Leaf8_y);
vertex(wc+(Leaf8_xScale*327)+Leaf8_x,hc+(Leaf8_yScale*620)+Leaf8_y);
vertex(wc+(Leaf8_xScale*314)+Leaf8_x,hc+(Leaf8_yScale*651)+Leaf8_y);
vertex(wc+(Leaf8_xScale*300)+Leaf8_x,hc+(Leaf8_yScale*660)+Leaf8_y);
vertex(wc+(Leaf8_xScale*300)+Leaf8_x,hc+(Leaf8_yScale*674)+Leaf8_y);
vertex(wc+(Leaf8_xScale*298)+Leaf8_x,hc+(Leaf8_yScale*686)+Leaf8_y);
vertex(wc+(Leaf8_xScale*289)+Leaf8_x,hc+(Leaf8_yScale*694)+Leaf8_y);
vertex(wc+(Leaf8_xScale*274)+Leaf8_x,hc+(Leaf8_yScale*704)+Leaf8_y);
vertex(wc+(Leaf8_xScale*262)+Leaf8_x,hc+(Leaf8_yScale*716)+Leaf8_y);
vertex(wc+(Leaf8_xScale*239)+Leaf8_x,hc+(Leaf8_yScale*732)+Leaf8_y);
vertex(wc+(Leaf8_xScale*226)+Leaf8_x,hc+(Leaf8_yScale*743)+Leaf8_y);
vertex(wc+(Leaf8_xScale*220)+Leaf8_x,hc+(Leaf8_yScale*751)+Leaf8_y);
vertex(wc+(Leaf8_xScale*224)+Leaf8_x,hc+(Leaf8_yScale*839)+Leaf8_y);
endShape(CLOSE);
//ENDLeaf8
}

//Leaf10 LEFTMOST
{
stroke(lineColour);
fill(leaf);
let Leaf10_x = -scale*185;
let Leaf10_y = -scale*120;
let Leaf10_xScale = scale/4;
let Leaf10_yScale = scale/4;
beginShape();
vertex(wc+(Leaf10_xScale*142)+Leaf10_x,hc+(Leaf10_yScale*851)+Leaf10_y);
vertex(wc+(Leaf10_xScale*124)+Leaf10_x,hc+(Leaf10_yScale*746)+Leaf10_y);
vertex(wc+(Leaf10_xScale*107)+Leaf10_x,hc+(Leaf10_yScale*717)+Leaf10_y);
vertex(wc+(Leaf10_xScale*102)+Leaf10_x,hc+(Leaf10_yScale*703)+Leaf10_y);
vertex(wc+(Leaf10_xScale*102)+Leaf10_x,hc+(Leaf10_yScale*681)+Leaf10_y);
vertex(wc+(Leaf10_xScale*101)+Leaf10_x,hc+(Leaf10_yScale*639)+Leaf10_y);
vertex(wc+(Leaf10_xScale*88)+Leaf10_x,hc+(Leaf10_yScale*607)+Leaf10_y);
vertex(wc+(Leaf10_xScale*60)+Leaf10_x,hc+(Leaf10_yScale*583)+Leaf10_y);
vertex(wc+(Leaf10_xScale*42)+Leaf10_x,hc+(Leaf10_yScale*547)+Leaf10_y);
vertex(wc+(Leaf10_xScale*35)+Leaf10_x,hc+(Leaf10_yScale*518)+Leaf10_y);
vertex(wc+(Leaf10_xScale*21)+Leaf10_x,hc+(Leaf10_yScale*507)+Leaf10_y);
vertex(wc+(Leaf10_xScale*23)+Leaf10_x,hc+(Leaf10_yScale*526)+Leaf10_y);
vertex(wc+(Leaf10_xScale*16)+Leaf10_x,hc+(Leaf10_yScale*550)+Leaf10_y);
vertex(wc+(Leaf10_xScale*8)+Leaf10_x,hc+(Leaf10_yScale*614)+Leaf10_y);
vertex(wc+(Leaf10_xScale*15)+Leaf10_x,hc+(Leaf10_yScale*647)+Leaf10_y);
vertex(wc+(Leaf10_xScale*56)+Leaf10_x,hc+(Leaf10_yScale*689)+Leaf10_y);
vertex(wc+(Leaf10_xScale*80)+Leaf10_x,hc+(Leaf10_yScale*740)+Leaf10_y);
vertex(wc+(Leaf10_xScale*94)+Leaf10_x,hc+(Leaf10_yScale*740)+Leaf10_y);
vertex(wc+(Leaf10_xScale*117)+Leaf10_x,hc+(Leaf10_yScale*752)+Leaf10_y);
vertex(wc+(Leaf10_xScale*118)+Leaf10_x,hc+(Leaf10_yScale*761)+Leaf10_y);
vertex(wc+(Leaf10_xScale*130)+Leaf10_x,hc+(Leaf10_yScale*848)+Leaf10_y);
endShape(CLOSE);
//ENDLeaf10
}

pop();

pop();






push();

LleafTrack = (scale*movex) + map(mouseX, 0, width, -(scale*1), (scale*36), true);

translate(LleafTrack-scale*20,scale*10);

push();

angleMode(DEGREES);
rotate(30);
translate(scale*60,-scale*10);


//Leaf3  DROOPS RIGHT ABOVE
{
stroke(lineColour);
fill(leaf);
let Leaf3_x = -scale*180;
let Leaf3_y = -scale*110;
let Leaf3_xScale = scale/4;
let Leaf3_yScale = scale/4;
beginShape();
vertex(wc+(Leaf3_xScale*180)+Leaf3_x,hc+(Leaf3_yScale*849)+Leaf3_y);
vertex(wc+(Leaf3_xScale*229)+Leaf3_x,hc+(Leaf3_yScale*638)+Leaf3_y);
vertex(wc+(Leaf3_xScale*249)+Leaf3_x,hc+(Leaf3_yScale*575)+Leaf3_y);
vertex(wc+(Leaf3_xScale*261)+Leaf3_x,hc+(Leaf3_yScale*554)+Leaf3_y);
vertex(wc+(Leaf3_xScale*277)+Leaf3_x,hc+(Leaf3_yScale*511)+Leaf3_y);
vertex(wc+(Leaf3_xScale*291)+Leaf3_x,hc+(Leaf3_yScale*486)+Leaf3_y);
vertex(wc+(Leaf3_xScale*321)+Leaf3_x,hc+(Leaf3_yScale*467)+Leaf3_y);
vertex(wc+(Leaf3_xScale*326)+Leaf3_x,hc+(Leaf3_yScale*450)+Leaf3_y);
vertex(wc+(Leaf3_xScale*340)+Leaf3_x,hc+(Leaf3_yScale*442)+Leaf3_y);
vertex(wc+(Leaf3_xScale*357)+Leaf3_x,hc+(Leaf3_yScale*440)+Leaf3_y);
vertex(wc+(Leaf3_xScale*385)+Leaf3_x,hc+(Leaf3_yScale*426)+Leaf3_y);
vertex(wc+(Leaf3_xScale*402)+Leaf3_x,hc+(Leaf3_yScale*418)+Leaf3_y);
vertex(wc+(Leaf3_xScale*417)+Leaf3_x,hc+(Leaf3_yScale*424)+Leaf3_y);
vertex(wc+(Leaf3_xScale*460)+Leaf3_x,hc+(Leaf3_yScale*425)+Leaf3_y);
vertex(wc+(Leaf3_xScale*473)+Leaf3_x,hc+(Leaf3_yScale*428)+Leaf3_y);
vertex(wc+(Leaf3_xScale*481)+Leaf3_x,hc+(Leaf3_yScale*444)+Leaf3_y);
vertex(wc+(Leaf3_xScale*494)+Leaf3_x,hc+(Leaf3_yScale*448)+Leaf3_y);
vertex(wc+(Leaf3_xScale*496)+Leaf3_x,hc+(Leaf3_yScale*453)+Leaf3_y);
vertex(wc+(Leaf3_xScale*486)+Leaf3_x,hc+(Leaf3_yScale*453)+Leaf3_y);
vertex(wc+(Leaf3_xScale*476)+Leaf3_x,hc+(Leaf3_yScale*450)+Leaf3_y);
vertex(wc+(Leaf3_xScale*472)+Leaf3_x,hc+(Leaf3_yScale*454)+Leaf3_y);
vertex(wc+(Leaf3_xScale*452)+Leaf3_x,hc+(Leaf3_yScale*458)+Leaf3_y);
vertex(wc+(Leaf3_xScale*441)+Leaf3_x,hc+(Leaf3_yScale*457)+Leaf3_y);
vertex(wc+(Leaf3_xScale*420)+Leaf3_x,hc+(Leaf3_yScale*457)+Leaf3_y);
vertex(wc+(Leaf3_xScale*408)+Leaf3_x,hc+(Leaf3_yScale*475)+Leaf3_y);
vertex(wc+(Leaf3_xScale*399)+Leaf3_x,hc+(Leaf3_yScale*486)+Leaf3_y);
vertex(wc+(Leaf3_xScale*379)+Leaf3_x,hc+(Leaf3_yScale*492)+Leaf3_y);
vertex(wc+(Leaf3_xScale*365)+Leaf3_x,hc+(Leaf3_yScale*496)+Leaf3_y);
vertex(wc+(Leaf3_xScale*355)+Leaf3_x,hc+(Leaf3_yScale*507)+Leaf3_y);
vertex(wc+(Leaf3_xScale*337)+Leaf3_x,hc+(Leaf3_yScale*514)+Leaf3_y);
vertex(wc+(Leaf3_xScale*322)+Leaf3_x,hc+(Leaf3_yScale*517)+Leaf3_y);
vertex(wc+(Leaf3_xScale*309)+Leaf3_x,hc+(Leaf3_yScale*533)+Leaf3_y);
vertex(wc+(Leaf3_xScale*288)+Leaf3_x,hc+(Leaf3_yScale*539)+Leaf3_y);
vertex(wc+(Leaf3_xScale*276)+Leaf3_x,hc+(Leaf3_yScale*549)+Leaf3_y);
vertex(wc+(Leaf3_xScale*267)+Leaf3_x,hc+(Leaf3_yScale*559)+Leaf3_y);
vertex(wc+(Leaf3_xScale*259)+Leaf3_x,hc+(Leaf3_yScale*564)+Leaf3_y);
vertex(wc+(Leaf3_xScale*249)+Leaf3_x,hc+(Leaf3_yScale*594)+Leaf3_y);
vertex(wc+(Leaf3_xScale*233)+Leaf3_x,hc+(Leaf3_yScale*645)+Leaf3_y);
vertex(wc+(Leaf3_xScale*227)+Leaf3_x,hc+(Leaf3_yScale*692)+Leaf3_y);
vertex(wc+(Leaf3_xScale*224)+Leaf3_x,hc+(Leaf3_yScale*731)+Leaf3_y);
vertex(wc+(Leaf3_xScale*212)+Leaf3_x,hc+(Leaf3_yScale*841)+Leaf3_y);
endShape(CLOSE);
//ENDLeaf3
}

//Leaf4  DROOPS RIGHT BELLOW
{
stroke(lineColour);
fill(leaf);
let Leaf4_x = -scale*180;
let Leaf4_y = -scale*110;
let Leaf4_xScale = scale/4;
let Leaf4_yScale = scale/4;
beginShape();
vertex(wc+(Leaf4_xScale*198)+Leaf4_x,hc+(Leaf4_yScale*837)+Leaf4_y);
vertex(wc+(Leaf4_xScale*235)+Leaf4_x,hc+(Leaf4_yScale*713)+Leaf4_y);
vertex(wc+(Leaf4_xScale*245)+Leaf4_x,hc+(Leaf4_yScale*665)+Leaf4_y);
vertex(wc+(Leaf4_xScale*257)+Leaf4_x,hc+(Leaf4_yScale*629)+Leaf4_y);
vertex(wc+(Leaf4_xScale*275)+Leaf4_x,hc+(Leaf4_yScale*605)+Leaf4_y);
vertex(wc+(Leaf4_xScale*289)+Leaf4_x,hc+(Leaf4_yScale*573)+Leaf4_y);
vertex(wc+(Leaf4_xScale*307)+Leaf4_x,hc+(Leaf4_yScale*549)+Leaf4_y);
vertex(wc+(Leaf4_xScale*314)+Leaf4_x,hc+(Leaf4_yScale*537)+Leaf4_y);
vertex(wc+(Leaf4_xScale*330)+Leaf4_x,hc+(Leaf4_yScale*526)+Leaf4_y);
vertex(wc+(Leaf4_xScale*359)+Leaf4_x,hc+(Leaf4_yScale*516)+Leaf4_y);
vertex(wc+(Leaf4_xScale*380)+Leaf4_x,hc+(Leaf4_yScale*512)+Leaf4_y);
vertex(wc+(Leaf4_xScale*427)+Leaf4_x,hc+(Leaf4_yScale*492)+Leaf4_y);
vertex(wc+(Leaf4_xScale*451)+Leaf4_x,hc+(Leaf4_yScale*490)+Leaf4_y);
vertex(wc+(Leaf4_xScale*478)+Leaf4_x,hc+(Leaf4_yScale*496)+Leaf4_y);
vertex(wc+(Leaf4_xScale*492)+Leaf4_x,hc+(Leaf4_yScale*500)+Leaf4_y);
vertex(wc+(Leaf4_xScale*490)+Leaf4_x,hc+(Leaf4_yScale*504)+Leaf4_y);
vertex(wc+(Leaf4_xScale*481)+Leaf4_x,hc+(Leaf4_yScale*507)+Leaf4_y);
vertex(wc+(Leaf4_xScale*471)+Leaf4_x,hc+(Leaf4_yScale*508)+Leaf4_y);
vertex(wc+(Leaf4_xScale*456)+Leaf4_x,hc+(Leaf4_yScale*515)+Leaf4_y);
vertex(wc+(Leaf4_xScale*427)+Leaf4_x,hc+(Leaf4_yScale*548)+Leaf4_y);
vertex(wc+(Leaf4_xScale*399)+Leaf4_x,hc+(Leaf4_yScale*576)+Leaf4_y);
vertex(wc+(Leaf4_xScale*362)+Leaf4_x,hc+(Leaf4_yScale*604)+Leaf4_y);
vertex(wc+(Leaf4_xScale*333)+Leaf4_x,hc+(Leaf4_yScale*614)+Leaf4_y);
vertex(wc+(Leaf4_xScale*309)+Leaf4_x,hc+(Leaf4_yScale*618)+Leaf4_y);
vertex(wc+(Leaf4_xScale*275)+Leaf4_x,hc+(Leaf4_yScale*624)+Leaf4_y);
vertex(wc+(Leaf4_xScale*267)+Leaf4_x,hc+(Leaf4_yScale*627)+Leaf4_y);
vertex(wc+(Leaf4_xScale*258)+Leaf4_x,hc+(Leaf4_yScale*644)+Leaf4_y);
vertex(wc+(Leaf4_xScale*250)+Leaf4_x,hc+(Leaf4_yScale*679)+Leaf4_y);
vertex(wc+(Leaf4_xScale*246)+Leaf4_x,hc+(Leaf4_yScale*730)+Leaf4_y);
vertex(wc+(Leaf4_xScale*233)+Leaf4_x,hc+(Leaf4_yScale*799)+Leaf4_y);
vertex(wc+(Leaf4_xScale*227)+Leaf4_x,hc+(Leaf4_yScale*843)+Leaf4_y);
endShape(CLOSE);
//ENDLeaf4
}


pop();

pop();
  }
  }




  //Fullscreen button
    //= fs
  {
    //roll over colour change
    if (mouseX > width - 65 && mouseX < width - 15 && mouseY > 15 && mouseY < 65) {
      buttonColour = ([255, 100]);
    } else if (displayWidth < 500 || displayHeight < 600) {
      buttonColour = ([255, 0]);
    } else {
      buttonColour = ([0, 100]);
    }

    strokeWeight(1);
    //scale variables
    let fs_sx = 1;
    let fs_sy = 1;

    //position variables
    let fs_px = width - 60;
    let fs_py = 20;

    //stlying
    noFill();
    stroke(buttonColour);

    //shows expand button
    if (!fullscreen()) {
      //topleft arrow
      beginShape();
      vertex((fs_sx * 0) + fs_px, (fs_sy * 15) + fs_py);
      vertex((fs_sx * 0) + fs_px, (fs_sy * 0) + fs_py);
      vertex((fs_sx * 15) + fs_px, (fs_sy * 0) + fs_py);
      vertex((fs_sx * 0) + fs_px, (fs_sy * 0) + fs_py);
      vertex((fs_sx * 17) + fs_px, (fs_sy * 17) + fs_py);
      endShape();
      //topright arrow
      beginShape();
      vertex((fs_sx * 25) + fs_px, (fs_sy * 0) + fs_py);
      vertex((fs_sx * 40) + fs_px, (fs_sy * 0) + fs_py);
      vertex((fs_sx * 40) + fs_px, (fs_sy * 15) + fs_py);
      vertex((fs_sx * 40) + fs_px, (fs_sy * 0) + fs_py);
      vertex((fs_sx * 23) + fs_px, (fs_sy * 17) + fs_py);
      endShape();
      //bottomright arrow
      beginShape();
      vertex((fs_sx * 40) + fs_px, (fs_sy * 25) + fs_py);
      vertex((fs_sx * 40) + fs_px, (fs_sy * 40) + fs_py);
      vertex((fs_sx * 25) + fs_px, (fs_sy * 40) + fs_py);
      vertex((fs_sx * 40) + fs_px, (fs_sy * 40) + fs_py);
      vertex((fs_sx * 23) + fs_px, (fs_sy * 23) + fs_py);
      endShape();
      //bottomleft arrow
      beginShape();
      vertex((fs_sx * 15) + fs_px, (fs_sy * 40) + fs_py);
      vertex((fs_sx * 0) + fs_px, (fs_sy * 40) + fs_py);
      vertex((fs_sx * 0) + fs_px, (fs_sy * 25) + fs_py);
      vertex((fs_sx * 0) + fs_px, (fs_sy * 40) + fs_py);
      vertex((fs_sx * 17) + fs_px, (fs_sy * 23) + fs_py);
      endShape();
    }

    //shows contract button
    stroke(buttonColour);
    if (fullscreen()) {
      //topleft arrow
      beginShape();
      vertex((fs_sx * 0) + fs_px, (fs_sy * 0) + fs_py);
      vertex((fs_sx * 17) + fs_px, (fs_sy * 17) + fs_py);
      vertex((fs_sx * 17) + fs_px, (fs_sy * 3) + fs_py);
      vertex((fs_sx * 17) + fs_px, (fs_sy * 17) + fs_py);
      vertex((fs_sx * 3) + fs_px, (fs_sy * 17) + fs_py);
      endShape();
      //topright arrow
      beginShape();
      vertex((fs_sx * 40) + fs_px, (fs_sy * 0) + fs_py);
      vertex((fs_sx * 23) + fs_px, (fs_sy * 17) + fs_py);
      vertex((fs_sx * 23) + fs_px, (fs_sy * 3) + fs_py);
      vertex((fs_sx * 23) + fs_px, (fs_sy * 17) + fs_py);
      vertex((fs_sx * 35) + fs_px, (fs_sy * 17) + fs_py);
      endShape();
      //bottomright arrow
      beginShape();
      vertex((fs_sx * 40) + fs_px, (fs_sy * 40) + fs_py);
      vertex((fs_sx * 23) + fs_px, (fs_sy * 23) + fs_py);
      vertex((fs_sx * 23) + fs_px, (fs_sy * 35) + fs_py);
      vertex((fs_sx * 23) + fs_px, (fs_sy * 23) + fs_py);
      vertex((fs_sx * 35) + fs_px, (fs_sy * 23) + fs_py);
      endShape();
      //bottomleft arrow
      beginShape();
      vertex((fs_sx * 0) + fs_px, (fs_sy * 40) + fs_py);
      vertex((fs_sx * 17) + fs_px, (fs_sy * 23) + fs_py);
      vertex((fs_sx * 17) + fs_px, (fs_sy * 35) + fs_py);
      vertex((fs_sx * 17) + fs_px, (fs_sy * 23) + fs_py);
      vertex((fs_sx * 3) + fs_px, (fs_sy * 23) + fs_py);
      endShape();
    }
  }

  //Adjusted coordinates
  {
//       let newx = (mouseX - width / 2);
//       let newy = (mouseY - height / 2);
//       let newxScaled = (newx/scale);
//       let newyScaled = (newy/scale);
//       fill(0);
//       noStroke();
//       text('nx:' + newxScaled, 16, 20);
//       text('ny:' + newyScaled, 16, 30);

//       text('x:' + mouseX, 16, 40);
//       text('y:' + mouseY, 16, 50);
//       stroke(0);
//       // //New axis
//       // line(width / 2, 0, width / 2, height);
//       // line(0, height / 2, width, height / 2);
}


}

function mouseReleased() {

  //Click for full screen toggle
  if (mouseX > width - 65 && mouseX < width - 15 && mouseY > 15 && mouseY < 65) {
    let fs = fullscreen();
    fullscreen(!fs);
    buttonColour = ([0, 100])
  }
  if (mouseX > width - 65 && mouseX < width - 15 && mouseY > 15 && mouseY < 65) {
    plane = 0;
    plane2 = 0;
  }
}
